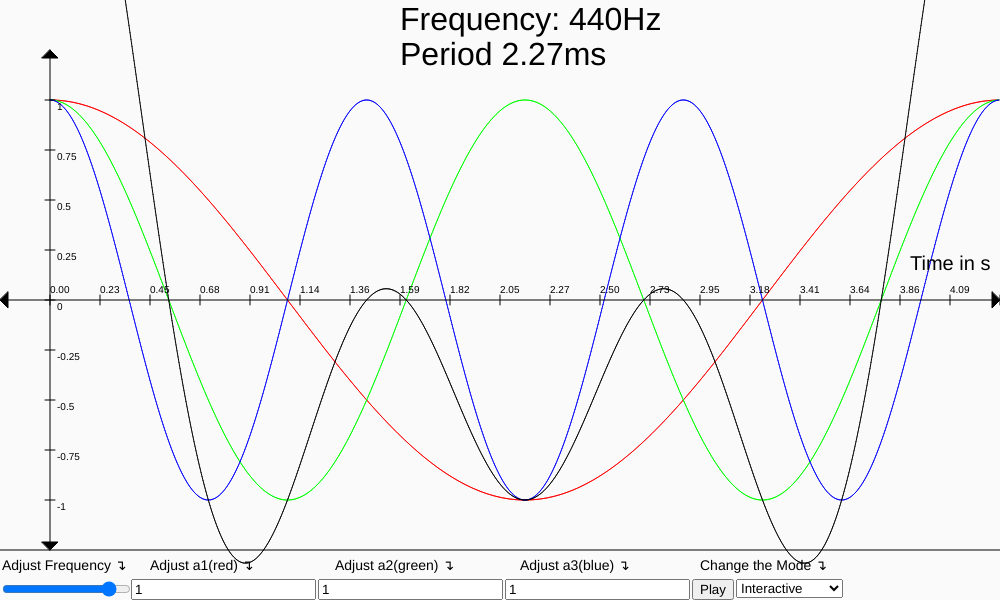
Frame 1 (no input)
Frame 60 (no input): identical to frame 1, image omitted
Frame 120 (the mouse pressed at the canvas centre since frame 60): identical to frame 1, image omitted

The p5.js sketch that drew this single still picture (run headless with seeded random() and noise() and a simulated clock; from frame 60 on, the mouse is pressed at the canvas centre):

// p5.js sketch
// ── sketch.js
var event_select;
var inputa1;
var inputa2;
var inputa3;
var playbutton;
var frequency_slider;
var real = new Float32Array(2048);
var imag = new Float32Array(2048);
let red_value;
let green_value;
let blue_value;
var max_amp = 1;
var min_amp = -1;


function setup() {
  red_value = color(255, 0, 0);
  green_value = color(0, 255, 0);
  blue_value = color(0, 0, 255);

  real[0] = 1;
  real[1] = 1;
  real[2] = 1;

  var cnv = createCanvas(1000, 600);
  var x = (windowWidth - width) / 2;
  var y = (windowHeight - height) / 2;
  cnv.position(x, y);

  frequency_slider = createSlider(0, 500, 440);
  frequency_slider.position(x, y + height - frequency_slider.height - 5);

  inputa1 = createInput();
  inputa1.value(1);
  inputa1.position(frequency_slider.x + frequency_slider.width + 2, frequency_slider.y);

  inputa2 = createInput();
  inputa2.value(1);
  inputa2.position(inputa1.x + inputa1.width + 2, frequency_slider.y);

  inputa3 = createInput();
  inputa3.value(1);
  inputa3.position(inputa2.x + inputa2.width + 2, frequency_slider.y);

  playbutton = createButton('Play');
  playbutton.position(inputa3.x + inputa3.width + 2, frequency_slider.y);
  playbutton.mousePressed(playFourierSynth);

  event_select = createSelect();
  event_select.position(playbutton.x + playbutton.width + 2, frequency_slider.y);
  event_select.option("Interactive");
  event_select.option("Piano");
  event_select.option("Trombone");
  event_select.option("Organ");
  event_select.option("Saw");
  event_select.option("Triangle");
  event_select.option("Bass");
  // event_select.option("Noise");
  event_select.option("Square");
  event_select.option("ChorusStrings");
  event_select.option("Brass");
  event_select.option("Wurlitzer");
  event_select.option("Pulse");


  event_select.changed(change_mode);
}

function draw() {
  background(250);
  line(0, height - 50, width, height - 50);
  textSize(32);
  fre = frequency_slider.value();
  frequency_text = "Frequency: " + str(fre) + "Hz";
  period_text = "Period " + str(((1/fre) * 1000).toFixed(2)) + "ms";
  text(frequency_text, width/2 - 100, 30);
  text(period_text, width/2 - 100, 65);
  textSize(14);
  text("Adjust Frequency ↴", 2, height - 30);
  text("Adjust a1(red) ↴", 150, height - 30);
  text("Adjust a2(green) ↴", 150 + inputa1.width, height - 30);
  text("Adjust a3(blue) ↴", 150 + inputa1.width * 2, height - 30);
  text("Change the Mode ↴", 700, height - 30);


  if (inputa1.value() && inputa2.value() && inputa3.value()) {
    draw_data(event_select.value());
  }

  draw_grid(event_select.value());
}

function playFourierSynth() {
  var ac = new AudioContext();
  var osc = ac.createOscillator();

  real[0] = inputa1.value();
  imag[0] = 0;
  real[1] = inputa2.value();
  imag[1] = 0;
  real[2] = inputa3.value();
  imag[2] = 0;

  var wave = ac.createPeriodicWave(real, imag, {disableNormalization: true});

  osc.setPeriodicWave(wave);
  osc.frequency.value = frequency_slider.value();
  osc.connect(ac.destination);
  osc.start();
  osc.stop(0.5);
}

function playFourierSynthInstrument(inst) {
  var ac = new AudioContext();
  var osc = ac.createOscillator();

  const Instrument = inst;
  real = Instrument.real;
  imag = Instrument.imag;

  inputa1.value(real[0]);
  inputa2.value(real[1]);
  inputa3.value(real[2]);


  var wave = ac.createPeriodicWave(real, imag, {disableNormalization: true});

  osc.setPeriodicWave(wave);
  osc.frequency.value = frequency_slider.value();
  osc.connect(ac.destination);
  osc.start();
  osc.stop(0.5);
}

function change_mode() {
  if (event_select.value() == "Interactive") {
    playbutton.mousePressed(playFourierSynth);
    inputa1.value(1);
    inputa2.value(1);
    inputa3.value(1);
  } else {
    if (event_select.value() == "Organ") {
      playbutton.mousePressed(function() { playFourierSynthInstrument(Organ);});
    } else if (event_select.value() == "Trombone") {
      playbutton.mousePressed(function() { playFourierSynthInstrument(Trombone);});
    } else if (event_select.value() == "Brass") {
      playbutton.mousePressed(function() { playFourierSynthInstrument(Brass);});
    } else if (event_select.value() == "Piano") {
      playbutton.mousePressed(function() { playFourierSynthInstrument(Piano);});
    } else if (event_select.value() == "Saw") {
      playbutton.mousePressed(function() { playFourierSynthInstrument(Saw);});
    } else if (event_select.value() == "Square") {
      playbutton.mousePressed(function() { playFourierSynthInstrument(Square);});
    } else if (event_select.value() == "Triangle") {
      playbutton.mousePressed(function() { playFourierSynthInstrument(Triangle);});
    } else if (event_select.value() == "ChorusStrings") {
      playbutton.mousePressed(function() { playFourierSynthInstrument(ChorusStrings);});
    } else if (event_select.value() == "Bass") {
      playbutton.mousePressed(function() { playFourierSynthInstrument(Bass);});
    } else if (event_select.value() == "Noise") {
      playbutton.mousePressed(function() { playFourierSynthInstrument(Noise);});
    } else if (event_select.value() == "Pulse") {
      playbutton.mousePressed(function() { playFourierSynthInstrument(Pulse);});
    } else if (event_select.value() == "Wurlitzer") {
      playbutton.mousePressed(function() { playFourierSynthInstrument(Wurlitzer);});
    }
  }
}

function draw_grid(mode) {
  freq = frequency_slider.value();
  period = 1/freq;
  //x-axis
  line(0, height/2, width, height/2);
  //y-axis
  line(50, 50, 50, height - 50);
  push();
  translate(0, height/2);
  fill(0);
  triangle(0, 0, 8, 8, 8, -8);
  pop();

  push();
  translate(width, height/2);
  fill(0);
  triangle(-8, -8, -8, 8, 0, 0);
  pop();

  push();
  translate(50, 50);
  fill(0);
  triangle(0, 0, 8, 8, -8, 8);
  pop();

  push();
  translate(50, height - 50);
  fill(0);
  triangle(0, 0, 8, -8, -8, -8);
  pop();

  //draw axis labels and lines

  //x axis influenced by the frequency
  var xlabel = "Time in s"
  textSize(20);
  text(xlabel, width - 90, height/2 - 30);
  for (var i = 0; i < width; i += 50) {
    push();
    translate(i + 50, height/2);
    line(0, -5, 0, 5);
    textSize(10);
    text((((period/10) * i/50) * 1000).toFixed(2), 0, -7)
    pop();
  }

  //y axis influenced by amplitude
  //get highest coefficient
  if (mode == "Interactive") {
    var amp = highest();
    for (var i = 0; i < height - 150; i += 50) {
      push();
      translate(50, 100 + i);
      line(-5, 0, 5, 0);
      textSize(10);
      text(str(amp - ((i/50) * amp/4)), 7, 10);
      pop();
    }
  } else {
    var stepsize = ((abs(max_amp) - abs(min_amp))/8) * 1000
    for (var i = 0; i < height - 150; i += 50) {
      push();
      translate(50, 100 + i);
      line(-5, 0, 5, 0);
      textSize(10);
      text(str(max_amp * 1000 - stepsize * (i/50)), 7, 10);
      pop();
    }
  }
  //var y_label = ""
}

function draw_data(mode) {
  var omega = TWO_PI * frequency_slider.value();

  if (mode == "Interactive") {
    var a1 = inputa1.value();
    var a2 = inputa2.value();
    var a3 = inputa3.value();

    var amp = highest();

    //draw the first three cosine terms
    var cosine1 = draw_cosine(a1, 1 * omega, omega, amp, red_value);
    var cosine2 = draw_cosine(a2, 2 * omega, omega, amp, green_value);
    var cosine3 = draw_cosine(a3, 3 * omega, omega, amp, blue_value);

    draw_added_cosine3(cosine1, cosine2, cosine3);
  } else {
    draw_wave2048(omega);
  }
}

function highest() {
  var max = - Infinity;
  var maxes = new Float32Array(3);
  maxes[0] = inputa1.value();
  maxes[1] = inputa2.value();
  maxes[2] = inputa3.value();
  for(var i = 0; i < maxes.length; i++) {
    if(maxes[i] > max) {
      max = maxes[i];
    }
  }
  return max;
}

function draw_cosine(coeff, om, main_om, main_amp, color) {
  var old_x = 0;
  var old_y = map((coeff * cos(0)), -coeff, coeff, (height/2 - 100) * coeff/main_amp, (-height/2 + 100) * coeff/main_amp);
  var x_map;
  var y;
  var y_map;
  var point_list = [];
  push();
  stroke(color);
  translate(50, height/2);
  //noFill();
  for (var x = 0; x < width - 50; x++) {
    x_map = map(x, 0, width - 50, 0, TWO_PI/main_om);
    y = coeff * cos(om * x_map);
    y_map = map(y, -coeff, coeff, (height/2 - 100) * coeff/main_amp, (-height/2 + 100) * coeff/main_amp);
    line(old_x, old_y, x, y_map);
    old_x = x;
    old_y = y_map;
    point_list.push(y_map);
  }
  pop();
  return point_list;
}

function draw_added_cosine3(list1, list2, list3) {
  push();
  translate(50, height/2);
  var old_x = 0;
  var old_y = list1[0] + list2[0] + list3[0];
  var y;
  for (var x = 0; x < list1.length; x++) {
    y = list1[x] + list2[x] + list3[x];
    line(old_x, old_y, x, y);
    old_x = x;
    old_y = y;
  }
  pop();
}

function draw_wave2048(om) {
  var pointlist = [];
  push();
  translate(50, height/2);
  //get the instrument
  // why does this not work : var inst = window[event_select.value()]; make this global variable
  if (event_select.value() == "Organ") {
    var inst = Organ;
  } else if (event_select.value() == "Trombone") {
    var inst = Trombone;
  } else if (event_select.value() == "Brass") {
    var inst = Brass;
  } else if (event_select.value() == "Piano") {
    var inst = Piano;
  } else if (event_select.value() == "Saw") {
    var inst = Saw;
  } else if (event_select.value() == "Square") {
    var inst = Square;
  } else if (event_select.value() == "Triangle") {
    var inst = Triangle;
  } else if (event_select.value() == "ChorusStrings") {
    var inst = ChorusStrings;
  } else if (event_select.value() == "Bass") {
    var inst = Bass;
  } else if (event_select.value() == "Noise") {
    var inst = Noise;
  } else if (event_select.value() == "Pulse") {
    var inst = Pulse;
  } else if (event_select.value() == "Wurlitzer") {
    var inst = Wurlitzer;
  }
  //calculate the points
  for (var x = 0; x < width - 50; x++) {
    var y = 0;
    x_map = map(x, 0, width - 50, 0, TWO_PI/om);
    for (var i = 0; i < 300; i++) {
      y += inst.real[i] * cos(i * om * x_map) - inst.imag[i] * sin(i * om * x_map);
    }
    pointlist.push(y);
    //console.log(x, y);
  }
  //draw the line
  max_amp = Math.max.apply(Math, pointlist);
  min_amp = Math.min.apply(Math, pointlist);
  for (var i = 0; i < pointlist.length - 1; i++) {
    y1_map = map(pointlist[i], min_amp, max_amp, height/2 - 100, -height/2 + 100);
    y2_map = map(pointlist[i + 1], min_amp, max_amp, height/2 - 100, -height/2 + 100);
    line(i, y1_map, i + 1, y2_map);
    //point(i, y1_map);
  }
  pop();
  //noLoop();
}

function maximum(list) {
  var max = - Infinity;
  for(var i = 0; i < list.length; i++) {
    if(list[i] > max) {
      max = list[i];
    }
  }
  return max;
}

function minimum(list) {
  var max = Infinity;
  for(var i = 0; i < list.length; i++) {
    if(list[i] < min) {
      min = list[i];
    }
  }
  return min;
}

// ── instruments.js
const Bass = {"real":[0,-0.000001,-0.085652,0.034718,-0.036957,0.014576,-0.005792,0.003677,-0.002998,0.001556,-0.000486,0.0015,-0.000809,0.000955,-0.000169,0.000636,-0.000682,0.000663,-0.000166,0.000509,-0.00042,0.000194,-0.000025,0.000267,-0.000299,0.000226,-0.000038,0.000163,-0.000273,0.000141,-0.000047,0.000109,-0.000162,0.000088,-0.000035,0.000115,-0.000157,0.000079,-0.000035,0.000099,-0.000064,0.000104,-0.00002,0.000056,-0.0001,0.000053,-0.000039,0.000065,-0.000082,0.000065,-0.000051,0.000054,-0.00006,0.000035,-0.000011,0.000047,-0.000049,0.000033,-0.00002,0.000037,-0.000041,0.000056,-0.000004,0.000025,-0.000048,0.000022,-0.000008,0.000015,-0.000052,0.000013,-0.000011,0.000017,-0.000029,0.000023,-0.000003,0.000017,-0.000031,0.000027,-0.000008,0.000016,-0.000033,0.000025,-0.000013,0.00002,-0.000021,0.000022,-0.000004,0.000019,-0.000024,0.00001,-0.000006,0.000009,-0.000019,0.000018,-0.000006,0.000015,-0.000018,0.000013,-0.000009,0.000017,-0.000022,0.000013,-0.000001,0.000014,-0.000013,0.000013,-0.000006,0.000012,-0.000015,0.000013,-0.000001,0.000014,-0.000012,0.000012,-0.000003,0.000011,-0.000014,0.000009,-0.000004,0.000009,-0.000011,0.000005,-0.000001,0.000008,-0.00001,0.000009,-0.000003,0.000009,-0.000012,0.000007,-0.000002,0.000007,-0.000008,0.000007,-0.000003,0.000008,-0.000009,0.000007,-0.000003,0.000007,-0.000008,0.000006,-0.000003,0.000005,-0.000009,0.000006,-0.000001,0.000005,-0.000007,0.000005,-0.000001,0.000005,-0.000008,0.000004,-0.000001,0.000005,-0.000006,0.000005,-0.000001,0.000006,-0.000007,0.000003,-0.000002,0.000004,-0.000006,0.000004,-0.000002,0.000004,-0.000005,0.000004,-0.000002,0.000004,-0.000006,0.000003,-0.000001,0.000005,-0.000005,0.000004,-0.000002,0.000004,-0.000004,0.000003,-0.000001,0.000004,-0.000005,0.000003,-0.000001,0.000004,-0.000004,0.000003,-0.000002,0.000003,-0.000004,0.000003,-0.000002,0.000003,-0.000004,0.000003,-0.000001,0.000003,-0.000004,0.000002,-0.000002,0.000003,-0.000003,0.000002,-0.000001,0.000003,-0.000003,0.000002,-0.000001,0.000002,-0.000003,0.000002,-0.000002,0.000002,-0.000003,0.000002,-0.000002,0.000002,-0.000002,0.000002,-0.000002,0.000002,-0.000002,0.000002,-0.000002,0.000002,-0.000002,0.000002,-0.000002,0.000002,-0.000002,0.000002,-0.000002,0.000002,-0.000001,0.000002,-0.000002,0.000002,-0.000001,0.000002,-0.000003,0.000002,0,0.000002,-0.000004,0.000003,-0.000001,0.000003,-0.000005,0.000005,-0.000003,0.000004,-0.000007,0.000007,-0.000006,0.000006,-0.000008,0.000009,-0.000008,0.000007,-0.000009,0.00001,-0.000009,0.000007,-0.000008,0.000009,-0.000009,0.000007,-0.000007,0.000008,-0.000008,0.000006,-0.000005,0.000006,-0.000007,0.000005,-0.000003,0.000005,-0.000005,0.000004,-0.000002,0.000004,-0.000004,0.000003,-0.000002,0.000003,-0.000004,0.000003,-0.000002,0.000003,-0.000004,0.000003,-0.000001,0.000003,-0.000003,0.000002,-0.000001,0.000003,-0.000003,0.000002,-0.000001,0.000003,-0.000003,0.000002,-0.000001,0.000002,-0.000003,0.000002,-0.000001,0.000002,-0.000003,0.000002,-0.000001,0.000002,-0.000003,0.000002,-0.000001,0.000002,-0.000003,0.000002,-0.000001,0.000002,-0.000003,0.000002,-0.000001,0.000002,-0.000002,0.000002,-0.000001,0.000002,-0.000002,0.000002,-0.000001,0.000002,-0.000002,0.000002,-0.000001,0.000002,-0.000002,0.000001,-0.000001,0.000002,-0.000002,0.000001,-0.000001,0.000002,-0.000002,0.000001,0,0.000002,-0.000002,0.000001,0,0.000002,-0.000002,0.000001,0,0.000001,-0.000002,0.000001,0,0.000001,-0.000002,0.000001,0,0.000001,-0.000002,0.000001,0,0.000001,-0.000002,0.000001,0,0.000001,-0.000002,0.000001,0,0.000001,-0.000002,0.000001,0,0.000001,-0.000002,0.000001,0,0.000001,-0.000002,0.000001,0,0.000001,-0.000002,0.000001,0,0.000001,-0.000002,0.000001,0,0.000001,-0.000001,0.000001,0,0.000001,-0.000001,0.000001,0,0.000001,-0.000001,0.000001,0,0.000001,-0.000001,0.000001,0,0.000001,-0.000001,0.000001,0,0.000001,-0.000001,0.000001,0,0.000001,-0.000001,0.000001,0,0.000001,-0.000001,0.000001,0,0.000001,-0.000001,0.000001,0,0.000001,-0.000001,0.000001,0,0.000001,-0.000001,0.000001,0,0.000001,-0.000001,0.000001,0,0.000001,-0.000001,0.000001,0,0.000001,-0.000001,0.000001,0,0.000001,-0.000001,0.000001,0,0.000001,-0.000001,0.000001,0,0.000001,-0.000001,0.000001,0,0.000001,-0.000001,0.000001,0,0.000001,-0.000001,0.000001,0,0.000001,-0.000001,0.000001,0,0.000001,-0.000001,0.000001,0,0.000001,-0.000001,0.000001,0,0.000001,-0.000001,0.000001,0,0.000001,-0.000001,0.000001,0,0.000001,-0.000001,0.000001,0,0.000001,-0.000001,0.000001,0,0.000001,-0.000001,0.000001,0,0.000001,-0.000001,0.000001,0,0.000001,-0.000001,0.000001,0,0.000001,-0.000001,0.000001,0,0.000001,-0.000001,0.000001,0,0.000001,-0.000001,0.000001,0,0.000001,-0.000001,0.000001,0,0.000001,-0.000001,0.000001,0,0.000001,-0.000001,0.000001,0,0.000001,-0.000001,0.000001,0,0.000001,-0.000001,0.000001,0,0.000001,-0.000001,0.000001,0,0.000001,-0.000001,0,0,0.000001,-0.000001,0,0,0.000001,-0.000001,0,0,0.000001,-0.000001,0,0,0,-0.000001,0,0,0,-0.000001,0,0,0,-0.000001,0,0,0,-0.000001,0,0,0,-0.000001,0,0,0,-0.000001,0,0,0,-0.000001,0,0,0,-0.000001,0,0,0,-0.000001,0,0,0,-0.000001,0,0,0,-0.000001,0,0,0,-0.000001,0,0,0,-0.000001,0,0,0,-0.000001,0,0,0,-0.000001,0,0,0,-0.000001,0,0,0,-0.000001,0,0,0,-0.000001,0,0,0,0,0,0,0,0,0,0,0,0,0,0,0,0,0,0,0,0,0,0,0,0,0,0,0,0,0,0,0,0,0,0,0,0,0,0,0,0,0,0,0,0,0,0,0,0,0,0,0,0,0,0,0,0,0,0,0,0,0,0,0,0,0,0,0,0,0,0,0,0,0,0,0,0,0,0,0,0,0,0,0,0,0,0,0,0,0,0,0,0,0,0,0,0,0,0,0,0,0,0,0,0,0,0,0,0,0,0,0,0,0,0,0,0,0,0,0,0,0,0,0,0,0,0,0,0,0,0,0,0,0,0,0,0,0,0,0,0,0,0,0,0,0,0,0,0,0,0,0,0,0,0,0,0,0,0,0,0,0,0,0,0,0,0,0,0,0,0,0,0,0,0,0,0,0,0,0,0,0,0,0,0,0,0,0,0,0,0,0,0,0,0,0,0,0,0,0,0,0,0,0,0,0,0,0,0,0,0,0,0,0,0,0,0,0,0,0,0,0,0,0,0,0,0,0,0,0,0,0,0,0,0,0,0,0,0,0,0,0,0,0,0,0,0,0,0,0,0,0,0,0,0,0,0,0,0,0,0,0,0,0,0,0,0,0,0,0,0,0,0,0,0,0,0,0,0,0,0,0,0,0,0,0,0,0,0,0,0,0,0,0,0,0,0,0,0,0,0,0,0,0,0,0,0,0,0,0,0,0,0,0,0,0,0,0,0,0,0,0,0,0,0,0,0,0,0,0,0,0,0,0,0,0,0,0,0,0,0,0,0,0,0,0,0,0,0,0,0,0,0,0,0,0,0,0,0,0,0,0,0,0,0,0,0,0,0,0,0,0,0,0,0,0,0,0,0,0,0,0,0,0,0,0,0,0,0,0,0,0,0,0,0,0,0,0,0,0,0,0,0,0,0,0,0,0,0,0,0,0,0,0,0,0,0,0,0,0,0,0,0,0,0,0,0,0,0,0,0,0,0,0,0,0,0,0,0,0,0,0,0,0,0,0,0,0,0,0,0,0,0,0,0,0,0,0,0,0,0,0,0,0,0,0,0,0,0,0,0,0,0,0,0,0,0,0,0,0,0,0,0,0,0,0,0,0,0,0,0,0,0,0,0,0,0,0,0,0,0,0,0,0,0,0,0,0,0,0,0,0,0,0,0,0,0,0,0,0,0,0,0,0,0,0,0,0,0,0,0,0,0,0,0,0,0,0,0,0,0,0,0,0,0,0,0,0,0,0,0,0,0,0,0,0,0,0,0,0,0,0,0,0,0,0,0,0,0,0,0,0,0,0,0,0,0,0,0,0,0,0,0,0,0,0,0,0,0,0,0,0,0,0,0,0,0,0,0,0,0,0,0,0,0,0,0,0,0,0,0,0,0,0,0,0,0,0,0,0,0,0,0,0,0,0,0,0,0,0,0,0,0,0,0,0,0,0,0,0,0,0,0,0,0,0,0,0,0,0,0,0,0,0,0,0,0,0,0,0,0,0,0,0,0,0,0,0,0,0,0,0,0,0,0,0,0,0,0,0,0,0,0,0,0,0,0,0,0,0,0,0,0,0,0,0,0,0,0,0,0,0,0,0,0,0,0,0,0,0,0,0,0,0,0,0,0,0,0,0,0,0,0,0,0,0,0,0,0,0,0,0,0,0,0,0,0,0,0,0,0,0,0,0,0,0,0,0,0,0,0,0,0,0,0,0,0,0,0,0,0,0,0,0,0,0,0,0,0,0,0,0,0,0,0,0,0,0,0,0,0,0,0,0,0,0,0,0,0,0,0,0,0,0,0,0,0,0,0,0,0,0,0,0,0,0,0,0,0,0,0,0,0,0,0,0,0,0,0,0,0,0,0,0,0,0,0,0,0,0,0,0,0,0,0,0,0,0,0,0,0,0,0,0,0,0,0,0,0,0,0,0,0,0,0,0,0,0,0,0,0,0,0,0,0,0,0,0,0,0,0,0,0,0,0,0,0,0,0,0,0,0,0,0,0,0,0,0,0,0,0,0,0,0,0,0,0,0,0,0,0,0,0,0,0,0,0,0,0,0,0,0,0,0,0,0,0,0,0,0,0,0,0,0,0,0,0,0,0,0,0,0,0,0,0,0,0,0,0,0,0,0,0,0,0,0,0,0,0,0,0,0,0,0,0,0,0,0,0,0,0,0,0,0,0,0,0,0,0,0,0,0,0,0,0,0,0,0,0,0,0,0,0,0,0,0,0,0,0,0,0,0,0,0,0,0,0,0,0,0,0,0,0,0,0,0,0,0,0,0,0,0,0,0,0,0,0,0,0,0,0,0,0,0,0,0,0,0,0,0,0,0,0,0,0,0,0,0,0,0,0,0,0,0,0,0,0,0,0,0,0,0,0,0,0,0,0,0,0,0,0,0,0,0,0,0,0,0,0,0,0,0,0,0,0,0,0,0,0,0,0,0,0,0,0,0,0,0,0,0,0,0,0,0,0,0,0,0,0,0,0,0,0,0,0,0,0,0,0,0,0,0,0,0,0,0,0,0,0,0,0,0,0,0,0,0,0,0,0,0,0,0,0,0,0,0,0,0,0,0,0,0,0,0,0,0,0,0,0,0,0,0,0,0,0,0,0,0,0,0,0,0,0,0,0,0,0,0,0,0,0,0,0,0,0,0,0,0,0,0,0,0,0,0,0,0,0,0,0,0,0,0,0,0,0,0,0,0,0,0,0,0,0,0,0,0,0,0,0,0,0,0,0,0,0,0,0,0,0,0,0,0,0,0,0,0,0,0,0,0,0,0,0,0,0,0,0,0,0,0,0,0,0,0,0,0,0,0,0,0,0,0,0,0,0,0,0,0,0,0,0,0,0,0,0,0,0,0,0,0,0,0,0,0,0,0,0,0,0,0,0,0,0,0,0,0,0,0,0,0,0,0,0,0,0,0,0,0,0,0,0,0,0,0,0,0,0,0,0,0,0,0,0,0,0,0,0,0,0,0,0,0,0,0,0,0,0,0,0,0,0,0,0,0,0,0,0,0,0,0,0,0,0,0,0,0,0,0,0,0,0,0,0,0,0,0,0,0,0,0,0,0,0,0,0,0,0,0,0,0,0,0,0,0,0,0,0,0,0,0,0,0,0,0,0,0,0,0,0,0,0,0,0,0,0,0,0,0,0,0,0,0,0,0,0,0,0,0,0,0,0,0],"imag":[0,0.5,-0.000001,0,-0.000001,0.000001,0,0,0,0,0,0,0,0,0,0,0,0,0,0,0,0,0,0,0,0,0,0,0,0,0,0,0,0,0,0,0,0,0,0,0,0,0,0,0,0,0,0,0,0,0,0,0,0,0,0,0,0,0,0,0,0,0,0,0,0,0,0,0,0,0,0,0,0,0,0,0,0,0,0,0,0,0,0,0,0,0,0,0,0,0,0,0,0,0,0,0,0,0,0,0,0,0,0,0,0,0,0,0,0,0,0,0,0,0,0,0,0,0,0,0,0,0,0,0,0,0,0,0,0,0,0,0,0,0,0,0,0,0,0,0,0,0,0,0,0,0,0,0,0,0,0,0,0,0,0,0,0,0,0,0,0,0,0,0,0,0,0,0,0,0,0,0,0,0,0,0,0,0,0,0,0,0,0,0,0,0,0,0,0,0,0,0,0,0,0,0,0,0,0,0,0,0,0,0,0,0,0,0,0,0,0,0,0,0,0,0,0,0,0,0,0,0,0,0,0,0,0,0,0,0,0,0,0,0,0,0,0,0,0,0,0,0,0,0,0,0,0,0,0,0,0,0,0,-0.000001,0.000001,-0.000001,0.000001,-0.000001,0.000001,-0.000001,0.000001,-0.000001,0.000001,-0.000001,0.000001,-0.000001,0.000001,-0.000001,0.000001,-0.000001,0.000001,-0.000001,0.000001,-0.000001,0.000001,-0.000001,0.000001,0,0.000001,-0.000001,0,0,0,-0.000001,0,0,0,-0.000001,0,0,0,0,0,0,0,0,0,0,0,0,0,0,0,0,0,0,0,0,0,0,0,0,0,0,0,0,0,0,0,0,0,0,0,0,0,0,0,0,0,0,0,0,0,0,0,0,0,0,0,0,0,0,0,0,0,0,0,0,0,0,0,0,0,0,0,0,0,0,0,0,0,0,0,0,0,0,0,0,0,0,0,0,0,0,0,0,0,0,0,0,0,0,0,0,0,0,0,0,0,0,0,0,0,0,0,0,0,0,0,0,0,0,0,0,0,0,0,0,0,0,0,0,0,0,0,0,0,0,0,0,0,0,0,0,0,0,0,0,0,0,0,0,0,0,0,0,0,0,0,0,0,0,0,0,0,0,0,0,0,0,0,0,0,0,0,0,0,0,0,0,0,0,0,0,0,0,0,0,0,0,0,0,0,0,0,0,0,0,0,0,0,0,0,0,0,0,0,0,0,0,0,0,0,0,0,0,0,0,0,0,0,0,0,0,0,0,0,0,0,0,0,0,0,0,0,0,0,0,0,0,0,0,0,0,0,0,0,0,0,0,0,0,0,0,0,0,0,0,0,0,0,0,0,0,0,0,0,0,0,0,0,0,0,0,0,0,0,0,0,0,0,0,0,0,0,0,0,0,0,0,0,0,0,0,0,0,0,0,0,0,0,0,0,0,0,0,0,0,0,0,0,0,0,0,0,0,0,0,0,0,0,0,0,0,0,0,0,0,0,0,0,0,0,0,0,0,0,0,0,0,0,0,0,0,0,0,0,0,0,0,0,0,0,0,0,0,0,0,0,0,0,0,0,0,0,0,0,0,0,0,0,0,0,0,0,0,0,0,0,0,0,0,0,0,0,0,0,0,0,0,0,0,0,0,0,0,0,0,0,0,0,0,0,0,0,0,0,0,0,0,0,0,0,0,0,0,0,0,0,0,0,0,0,0,0,0,0,0,0,0,0,0,0,0,0,0,0,0,0,0,0,0,0,0,0,0,0,0,0,0,0,0,0,0,0,0,0,0,0,0,0,0,0,0,0,0,0,0,0,0,0,0,0,0,0,0,0,0,0,0,0,0,0,0,0,0,0,0,0,0,0,0,0,0,0,0,0,0,0,0,0,0,0,0,0,0,0,0,0,0,0,0,0,0,0,0,0,0,0,0,0,0,0,0,0,0,0,0,0,0,0,0,0,0,0,0,0,0,0,0,0,0,0,0,0,0,0,0,0,0,0,0,0,0,0,0,0,0,0,0,0,0,0,0,0,0,0,0,0,0,0,0,0,0,0,0,0,0,0,0,0,0,0,0,0,0,0,0,0,0,0,0,0,0,0,0,0,0,0,0,0,0,0,0,0,0,0,0,0,0,0,0,0,0,0,0,0,0,0,0,0,0,0,0,0,0,0,0,0,0,0,0,0,0,0,0,0,0,0,0,0,0,0,0,0,0,0,0,0,0,0,0,0,0,0,0,0,0,0,0,0,0,0,0,0,0,0,0,0,0,0,0,0,0,0,0,0,0,0,0,0,0,0,0,0,0,0,0,0,0,0,0,0,0,0,0,0,0,0,0,0,0,0,0,0,0,0,0,0,0,0,0,0,0,0,0,0,0,0,0,0,0,0,0,0,0,0,0,0,0,0,0,0,0,0,0,0,0,0,0,0,0,0,0,0,0,0,0,0,0,0,0,0,0,0,0,0,0,0,0,0,0,0,0,0,0,0,0,0,0,0,0,0,0,0,0,0,0,0,0,0,0,0,0,0,0,0,0,0,0,0,0,0,0,0,0,0,0,0,0,0,0,0,0,0,0,0,0,0,0,0,0,0,0,0,0,0,0,0,0,0,0,0,0,0,0,0,0,0,0,0,0,0,0,0,0,0,0,0,0,0,0,0,0,0,0,0,0,0,0,0,0,0,0,0,0,0,0,0,0,0,0,0,0,0,0,0,0,0,0,0,0,0,0,0,0,0,0,0,0,0,0,0,0,0,0,0,0,0,0,0,0,0,0,0,0,0,0,0,0,0,0,0,0,0,0,0,0,0,0,0,0,0,0,0,0,0,0,0,0,0,0,0,0,0,0,0,0,0,0,0,0,0,0,0,0,0,0,0,0,0,0,0,0,0,0,0,0,0,0,0,0,0,0,0,0,0,0,0,0,0,0,0,0,0,0,0,0,0,0,0,0,0,0,0,0,0,0,0,0,0,0,0,0,0,0,0,0,0,0,0,0,0,0,0,0,0,0,0,0,0,0,0,0,0,0,0,0,0,0,0,0,0,0,0,0,0,0,0,0,0,0,0,0,0,0,0,0,0,0,0,0,0,0,0,0,0,0,0,0,0,0,0,0,0,0,0,0,0,0,0,0,0,0,0,0,0,0,0,0,0,0,0,0,0,0,0,0,0,0,0,0,0,0,0,0,0,0,0,0,0,0,0,0,0,0,0,0,0,0,0,0,0,0,0,0,0,0,0,0,0,0,0,0,0,0,0,0,0,0,0,0,0,0,0,0,0,0,0,0,0,0,0,0,0,0,0,0,0,0,0,0,0,0,0,0,0,0,0,0,0,0,0,0,0,0,0,0,0,0,0,0,0,0,0,0,0,0,0,0,0,0,0,0,0,0,0,0,0,0,0,0,0,0,0,0,0,0,0,0,0,0,0,0,0,0,0,0,0,0,0,0,0,0,0,0,0,0,0,0,0,0,0,0,0,0,0,0,0,0,0,0,0,0,0,0,0,0,0,0,0,0,0,0,0,0,0,0,0,0,0,0,0,0,0,0,0,0,0,0,0,0,0,0,0,0,0,0,0,0,0,0,0,0,0,0,0,0,0,0,0,0,0,0,0,0,0,0,0,0,0,0,0,0,0,0,0,0,0,0,0,0,0,0,0,0,0,0,0,0,0,0,0,0,0,0,0,0,0,0,0,0,0,0,0,0,0,0,0,0,0,0,0,0,0,0,0,0,0,0,0,0,0,0,0,0,0,0,0,0,0,0,0,0,0,0,0,0,0,0,0,0,0,0,0,0,0,0,0,0,0,0,0,0,0,0,0,0,0,0,0,0,0,0,0,0,0,0,0,0,0,0,0,0,0,0,0,0,0,0,0,0,0,0,0,0,0,0,0,0,0,0,0,0,0,0,0,0,0,0,0,0,0,0,0,0,0,0,0,0,0,0,0,0,0,0,0,0,0,0,0,0,0,0,0,0,0,0,0,0,0,0,0,0,0,0,0,0,0,0,0,0,0,0,0,0,0,0,0,0,0,0,0,0,0,0,0,0,0,0,0,0,0,0,0,0,0,0,0,0,0,0,0,0,0,0,0,0,0,0,0,0,0,0,0,0,0,0,0,0,0,0,0,0,0,0,0,0,0,0,0,0,0,0,0,0,0,0,0,0,0,0,0,0,0,0,0,0,0,0,0,0,0,0,0,0,0,0,0,0,0,0,0,0,0,0,0,0,0,0,0,0,0,0,0,0,0,0,0,0,0,0,0,0,0,0,0,0,0,0,0,0,0,0,0,0,0,0,0,0,0,0,0,0,0,0,0,0,0,0,0,0,0,0,0,0,0,0,0,0,0,0,0,0,0,0,0,0,0,0,0,0,0,0,0,0,0,0,0,0,0,0,0,0,0,0,0,0,0,0,0,0,0,0,0,0,0,0,0,0,0,0,0,0,0,0,0,0,0,0,0,0,0,0,0,0,0,0,0,0,0,0,0,0,0,0,0,0,0,0,0,0,0,0,0,0,0,0,0,0,0,0,0,0,0,0,0,0,0,0,0,0,0,0,0,0,0,0,0,0,0,0,0,0,0,0,0,0,0,0,0,0,0,0,0,0,0,0,0,0,0,0,0,0,0,0,0,0,0,0,0,0,0,0,0,0,0,0,0,0,0,0,0,0,0,0,0,0,0,0,0,0,0,0,0,0,0,0,0,0,0,0,0,0,0,0,0,0,0,0,0,0,0,0,0,0,0]}

const Organ = {"real":[0,0,-0.042008,0.010474,-0.138038,0.002641,-0.001673,0.001039,-0.021054,0.000651,-0.000422,0.000334,-0.000236,0.000191,-0.000161,0.000145,-0.018478,0.000071,-0.000066,0.000047,-0.000044,0.000041,-0.000034,0.000031,-0.00003,0.000028,-0.000025,0.000024,-0.000022,0.00002,-0.000015,0.000013,-0.01157,0.000004,-0.000003,0.000003,-0.000003,0.000003,-0.000003,0.000002,-0.000002,0.000002,-0.000002,0.000002,-0.000002,0.000002,-0.000002,0.000002,-0.000001,0.000001,-0.000001,0.000001,0,0,0,0,0,0,0,0,0,0,0,0,-0.000898,0.000001,-0.000001,0.000001,-0.000001,0.000001,-0.000001,0.000001,-0.000001,0.000001,-0.000001,0.000001,-0.000001,0.000001,-0.000001,0,0,0,0,0,0,0,0,0,0,0,0,0,0,0,0,0,0,0,0,0,0,0,0,0,0,0,0,0,0,0,0,0,0,0,0,0,0,0,0,0,0,0,0,0,0,0,0,0,-0.000245,0,0,0,0,0,0,0,0,0,0,0,0,0,0,0,0,0,0,0,0,0,0,0,0,0,0,0,0,0,0,0,0,0,0,0,0,0,0,0,0,0,0,0,0,0,0,0,0,0,0,0,0,0,0,0,0,0,0,0,0,0,0,0,0,0,0,0,0,0,0,0,0,0,0,0,0,0,0,0,0,0,0,0,0,0,0,0,0,0,0,0,0,0,0,0,0,0,0,0,0,0,0,0,0,0,0,0,0,0,0,0,0,0,0,0,0,0,0,0,0,0,0,0,0,0,0,0,-0.000106,0,0,0,0,0,0,0,0,0,0,0,0,0,0,0,0,0,0,0,0,0,0,0,0,0,0,0,0,0,0,0,0,0,0,0,0,0,0,0,0,0,0,0,0,0,0,0,0,0,0,0,0,0,0,0,0,0,0,0,0,0,0,0,0,0,0,0,0,0,0,0,0,0,0,0,0,0,0,0,0,0,0,0,0,0,0,0,0,0,0,0,0,0,0,0,0,0,0,0,0,0,0,0,0,0,0,0,0,0,0,0,0,0,0,0,0,0,0,0,0,0,0,0,0,0,0,0,0,0,0,0,0,0,0,0,0,0,0,0,0,0,0,0,0,0,0,0,0,0,0,0,0,0,0,0,0,0,0,0,0,0,0,0,0,0,0,0,0,0,0,0,0,0,0,0,0,0,0,0,0,0,0,0,0,0,0,0,0,0,0,0,0,0,0,0,0,0,0,0,0,0,0,0,0,0,0,0,0,0,0,0,0,0,0,0,0,0,0,0,0,0,0,0,0,0,0,0,0,0,0,0,0,0,0,0,0,0,0,0,0,0,0,0,0,0,0,0,0,0,0,0,0,0,0,0,-0.000003,0,0,0,0,0,0,0,0,0,0,0,0,0,0,0,0,0,0,0,0,0,0,0,0,0,0,0,0,0,0,0,0,0,0,0,0,0,0,0,0,0,0,0,0,0,0,0,0,0,0,0,0,0,0,0,0,0,0,0,0,0,0,0,0,0,0,0,0,0,0,0,0,0,0,0,0,0,0,0,0,0,0,0,0,0,0,0,0,0,0,0,0,0,0,0,0,0,0,0,0,0,0,0,0,0,0,0,0,0,0,0,0,0,0,0,0,0,0,0,0,0,0,0,0,0,0,0,0,0,0,0,0,0,0,0,0,0,0,0,0,0,0,0,0,0,0,0,0,0,0,0,0,0,0,0,0,0,0,0,0,0,0,0,0,0,0,0,0,0,0,0,0,0,0,0,0,0,0,0,0,0,0,0,0,0,0,0,0,0,0,0,0,0,0,0,0,0,0,0,0,0,0,0,0,0,0,0,0,0,0,0,0,0,0,0,0,0,0,0,0,0,0,0,0,0,0,0,0,0,0,0,0,0,0,0,0,0,0,0,0,0,0,0,0,0,0,0,0,0,0,0,0,0,0,0,0,0,0,0,0,0,0,0,0,0,0,0,0,0,0,0,0,0,0,0,0,0,0,0,0,0,0,0,0,0,0,0,0,0,0,0,0,0,0,0,0,0,0,0,0,0,0,0,0,0,0,0,0,0,0,0,0,0,0,0,0,0,0,0,0,0,0,0,0,0,0,0,0,0,0,0,0,0,0,0,0,0,0,0,0,0,0,0,0,0,0,0,0,0,0,0,0,0,0,0,0,0,0,0,0,0,0,0,0,0,0,0,0,0,0,0,0,0,0,0,0,0,0,0,0,0,0,0,0,0,0,0,0,0,0,0,0,0,0,0,0,0,0,0,0,0,0,0,0,0,0,0,0,0,0,0,0,0,0,0,0,0,0,0,0,0,0,0,0,0,0,0,0,0,0,0,0,0,0,0,0,0,0,0,0,0,0,0,0,0,0,0,0,0,0,0,0,0,0,0,0,0,0,0,0,0,0,0,0,0,0,0,0,0,0,0,0,0,0,0,0,0,0,0,0,0,0,0,0,0,0,0,0,0,0,0,0,0,0,0,0,0,0,0,0,0,0,0,0,0,0,0,0,0,0,0,0,0,0,0,0,0,0,0,0,0,0,0,0,0,0,0,0,0,0,0,0,0,0,0,0,0,0,0,0,0,0,0,0,0,0,0,0,0,0,0,0,0,0,0,0,0,0,0,0,0,0,0,0,0,0,0,0,0,0,0,0,0,0,0,0,0,0,0,0,0,0,0,0,0,0,0,0,0,0,0,0,0,0,0,0,0,0,0,0,0,0,0,0,0,0,0,0,0,0,0,0,0,0,0,0,0,0,0,0,0,0,0,0,0,0,0,0,0,0,0,0,0,0,0,0,0,0,0,0,0,0,0,0,0,0,0,0,0,0,0,0,0,0,0,0,0,0,0,0,0,0,0,0,0,0,0,0,0,0,0,0,0,0,0,0,0,0,0,0,0,0,0,0,0,0,0,0,0,0,0,0,0,0,0,0,0,0,0,0,0,0,0,0,0,0,0,0,0,0,0,0,0,0,0,0,0,0,0,0,0,0,0,0,0,0,0,0,0,0,0,0,0,0,0,0,0,0,0,0,0,0,0,0,0,0,0,0,0,0,0,0,0,0,0,0,0,0,0,0,0,0,0,0,0,0,0,0,0,0,0,0,0,0,0,0,0,0,0,0,0,0,0,0,0,0,0,0,0,0,0,0,0,0,0,0,0,0,0,0,0,0,0,0,0,0,0,0,0,0,0,0,0,0,0,0,0,0,0,0,0,0,0,0,0,0,0,0,0,0,0,0,0,0,0,0,0,0,0,0,0,0,0,0,0,0,0,0,0,0,0,0,0,0,0,0,0,0,0,0,0,0,0,0,0,0,0,0,0,0,0,0,0,0,0,0,0,0,0,0,0,0,0,0,0,0,0,0,0,0,0,0,0,0,0,0,0,0,0,0,0,0,0,0,0,0,0,0,0,0,0,0,0,0,0,0,0,0,0,0,0,0,0,0,0,0,0,0,0,0,0,0,0,0,0,0,0,0,0,0,0,0,0,0,0,0,0,0,0,0,0,0,0,0,0,0,0,0,0,0,0,0,0,0,0,0,0,0,0,0,0,0,0,0,0,0,0,0,0,0,0,0,0,0,0,0,0,0,0,0,0,0,0,0,0,0,0,0,0,0,0,0,0,0,0,0,0,0,0,0,0,0,0,0,0,0,0,0,0,0,0,0,0,0,0,0,0,0,0,0,0,0,0,0,0,0,0,0,0,0,0,0,0,0,0,0,0,0,0,0,0,0,0,0,0,0,0,0,0,0,0,0,0,0,0,0,0,0,0,0,0,0,0,0,0,0,0,0,0,0,0,0,0,0,0,0,0,0,0,0,0,0,0,0,0,0,0,0,0,0,0,0,0,0,0,0,0,0,0,0,0,0,0,0,0,0,0,0,0,0,0,0,0,0,0,0,0,0,0,0,0,0,0,0,0,0,0,0,0,0,0,0,0,0,0,0,0,0,0,0,0,0,0,0,0,0,0,0,0,0,0,0,0,0,0,0,0,0,0,0,0,0,0,0,0,0,0,0,0,0,0,0,0,0,0,0,0,0,0,0,0,0,0,0,0,0,0,0,0,0,0,0,0,0,0,0,0,0,0,0,0,0,0,0,0,0,0,0,0,0,0,0,0,0,0,0,0,0,0,0,0,0,0,0,0,0,0,0,0,0,0,0,0,0,0,0,0,0,0,0,0,0,0,0,0,0,0,0,0,0,0,0,0,0,0,0,0,0,0,0,0,0,0,0,0,0,0,0,0,0,0,0,0,0,0,0,0,0,0,0,0,0,0,0,0,0,0,0,0,0,0,0,0,0,0,0,0,0,0,0,0,0,0,0,0,0,0,0,0,0,0,0,0,0,0,0,0,0,0,0,0,0,0,0,0,0,0,0,0,0,0,0,0,0,0,0,0,0,0,0,0,0,0,0,0,0,0,0,0,0,0,0,0,0,0,0,0,0,0,0,0,0,0,0,0,0,0,0,0,0,0,0,0,0,0,0,0,0,0,0,0,0,0,0,0,0,0,0,0,0,0,0,0,0,0,0,0,0,0,0,0,0,0,0,0,0,0,0,0,0,0,0,0,0,0,0,0,0,0,0,0,0,0,0,0,0,0,0,0,0,0,0,0,0,0,0,0,0,0,0,0,0,0,0,0,0,0,0,0,0,0,0,0,0,0,0,0,0,0,0,0,0,0,0,0,0,0,0,0,0,0,0,0,0,0,0,0,0,0,0,0,0,0,0,0,0,0,0,0,0,0,0,0,0,0,0,0,0,0,0,0,0,0,0,0,0,0,0,0,0,0,0,0,0,0,0,0,0,0,0,0,0,0,0,0],"imag":[0,0.196487,0,0,-0.000003,0,0,0,-0.000002,0,0,0,0,0,0,0,-0.000007,0,0,0,0,0,0,0,0,0,0,0,0,0,0,0,-0.000018,0,0,0,0,0,0,0,0,0,0,0,0,0,0,0,0,0,0,0,0,0,0,0,0,0,0,0,0,0,0,0,-0.000006,0,0,0,0,0,0,0,0,0,0,0,0,0,0,0,0,0,0,0,0,0,0,0,0,0,0,0,0,0,0,0,0,0,0,0,0,0,0,0,0,0,0,0,0,0,0,0,0,0,0,0,0,0,0,0,0,0,0,0,0,0,0,0,-0.000006,0,0,0,0,0,0,0,0,0,0,0,0,0,0,0,0,0,0,0,0,0,0,0,0,0,0,0,0,0,0,0,0,0,0,0,0,0,0,0,0,0,0,0,0,0,0,0,0,0,0,0,0,0,0,0,0,0,0,0,0,0,0,0,0,0,0,0,0,0,0,0,0,0,0,0,0,0,0,0,0,0,0,0,0,0,0,0,0,0,0,0,0,0,0,0,0,0,0,0,0,0,0,0,0,0,0,0,0,0,0,0,0,0,0,0,0,0,0,0,0,0,0,0,0,0,0,0,-0.00001,0,0,0,0,0,0,0,0,0,0,0,0,0,0,0,0,0,0,0,0,0,0,0,0,0,0,0,0,0,0,0,0,0,0,0,0,0,0,0,0,0,0,0,0,0,0,0,0,0,0,0,0,0,0,0,0,0,0,0,0,0,0,0,0,0,0,0,0,0,0,0,0,0,0,0,0,0,0,0,0,0,0,0,0,0,0,0,0,0,0,0,0,0,0,0,0,0,0,0,0,0,0,0,0,0,0,0,0,0,0,0,0,0,0,0,0,0,0,0,0,0,0,0,0,0,0,0,0,0,0,0,0,0,0,0,0,0,0,0,0,0,0,0,0,0,0,0,0,0,0,0,0,0,0,0,0,0,0,0,0,0,0,0,0,0,0,0,0,0,0,0,0,0,0,0,0,0,0,0,0,0,0,0,0,0,0,0,0,0,0,0,0,0,0,0,0,0,0,0,0,0,0,0,0,0,0,0,0,0,0,0,0,0,0,0,0,0,0,0,0,0,0,0,0,0,0,0,0,0,0,0,0,0,0,0,0,0,0,0,0,0,0,0,0,0,0,0,0,0,0,0,0,0,0,0,-0.000001,0,0,0,0,0,0,0,0,0,0,0,0,0,0,0,0,0,0,0,0,0,0,0,0,0,0,0,0,0,0,0,0,0,0,0,0,0,0,0,0,0,0,0,0,0,0,0,0,0,0,0,0,0,0,0,0,0,0,0,0,0,0,0,0,0,0,0,0,0,0,0,0,0,0,0,0,0,0,0,0,0,0,0,0,0,0,0,0,0,0,0,0,0,0,0,0,0,0,0,0,0,0,0,0,0,0,0,0,0,0,0,0,0,0,0,0,0,0,0,0,0,0,0,0,0,0,0,0,0,0,0,0,0,0,0,0,0,0,0,0,0,0,0,0,0,0,0,0,0,0,0,0,0,0,0,0,0,0,0,0,0,0,0,0,0,0,0,0,0,0,0,0,0,0,0,0,0,0,0,0,0,0,0,0,0,0,0,0,0,0,0,0,0,0,0,0,0,0,0,0,0,0,0,0,0,0,0,0,0,0,0,0,0,0,0,0,0,0,0,0,0,0,0,0,0,0,0,0,0,0,0,0,0,0,0,0,0,0,0,0,0,0,0,0,0,0,0,0,0,0,0,0,0,0,0,0,0,0,0,0,0,0,0,0,0,0,0,0,0,0,0,0,0,0,0,0,0,0,0,0,0,0,0,0,0,0,0,0,0,0,0,0,0,0,0,0,0,0,0,0,0,0,0,0,0,0,0,0,0,0,0,0,0,0,0,0,0,0,0,0,0,0,0,0,0,0,0,0,0,0,0,0,0,0,0,0,0,0,0,0,0,0,0,0,0,0,0,0,0,0,0,0,0,0,0,0,0,0,0,0,0,0,0,0,0,0,0,0,0,0,0,0,0,0,0,0,0,0,0,0,0,0,0,0,0,0,0,0,0,0,0,0,0,0,0,0,0,0,0,0,0,0,0,0,0,0,0,0,0,0,0,0,0,0,0,0,0,0,0,0,0,0,0,0,0,0,0,0,0,0,0,0,0,0,0,0,0,0,0,0,0,0,0,0,0,0,0,0,0,0,0,0,0,0,0,0,0,0,0,0,0,0,0,0,0,0,0,0,0,0,0,0,0,0,0,0,0,0,0,0,0,0,0,0,0,0,0,0,0,0,0,0,0,0,0,0,0,0,0,0,0,0,0,0,0,0,0,0,0,0,0,0,0,0,0,0,0,0,0,0,0,0,0,0,0,0,0,0,0,0,0,0,0,0,0,0,0,0,0,0,0,0,0,0,0,0,0,0,0,0,0,0,0,0,0,0,0,0,0,0,0,0,0,0,0,0,0,0,0,0,0,0,0,0,0,0,0,0,0,0,0,0,0,0,0,0,0,0,0,0,0,0,0,0,0,0,0,0,0,0,0,0,0,0,0,0,0,0,0,0,0,0,0,0,0,0,0,0,0,0,0,0,0,0,0,0,0,0,0,0,0,0,0,0,0,0,0,0,0,0,0,0,0,0,0,0,0,0,0,0,0,0,0,0,0,0,0,0,0,0,0,0,0,0,0,0,0,0,0,0,0,0,0,0,0,0,0,0,0,0,0,0,0,0,0,0,0,0,0,0,0,0,0,0,0,0,0,0,0,0,0,0,0,0,0,0,0,0,0,0,0,0,0,0,0,0,0,0,0,0,0,0,0,0,0,0,0,0,0,0,0,0,0,0,0,0,0,0,0,0,0,0,0,0,0,0,0,0,0,0,0,0,0,0,0,0,0,0,0,0,0,0,0,0,0,0,0,0,0,0,0,0,0,0,0,0,0,0,0,0,0,0,0,0,0,0,0,0,0,0,0,0,0,0,0,0,0,0,0,0,0,0,0,0,0,0,0,0,0,0,0,0,0,0,0,0,0,0,0,0,0,0,0,0,0,0,0,0,0,0,0,0,0,0,0,0,0,0,0,0,0,0,0,0,0,0,0,0,0,0,0,0,0,0,0,0,0,0,0,0,0,0,0,0,0,0,0,0,0,0,0,0,0,0,0,0,0,0,0,0,0,0,0,0,0,0,0,0,0,0,0,0,0,0,0,0,0,0,0,0,0,0,0,0,0,0,0,0,0,0,0,0,0,0,0,0,0,0,0,0,0,0,0,0,0,0,0,0,0,0,0,0,0,0,0,0,0,0,0,0,0,0,0,0,0,0,0,0,0,0,0,0,0,0,0,0,0,0,0,0,0,0,0,0,0,0,0,0,0,0,0,0,0,0,0,0,0,0,0,0,0,0,0,0,0,0,0,0,0,0,0,0,0,0,0,0,0,0,0,0,0,0,0,0,0,0,0,0,0,0,0,0,0,0,0,0,0,0,0,0,0,0,0,0,0,0,0,0,0,0,0,0,0,0,0,0,0,0,0,0,0,0,0,0,0,0,0,0,0,0,0,0,0,0,0,0,0,0,0,0,0,0,0,0,0,0,0,0,0,0,0,0,0,0,0,0,0,0,0,0,0,0,0,0,0,0,0,0,0,0,0,0,0,0,0,0,0,0,0,0,0,0,0,0,0,0,0,0,0,0,0,0,0,0,0,0,0,0,0,0,0,0,0,0,0,0,0,0,0,0,0,0,0,0,0,0,0,0,0,0,0,0,0,0,0,0,0,0,0,0,0,0,0,0,0,0,0,0,0,0,0,0,0,0,0,0,0,0,0,0,0,0,0,0,0,0,0,0,0,0,0,0,0,0,0,0,0,0,0,0,0,0,0,0,0,0,0,0,0,0,0,0,0,0,0,0,0,0,0,0,0,0,0,0,0,0,0,0,0,0,0,0,0,0,0,0,0,0,0,0,0,0,0,0,0,0,0,0,0,0,0,0,0,0,0,0,0,0,0,0,0,0,0,0,0,0,0,0,0,0,0,0,0,0,0,0,0,0,0,0,0,0,0,0,0,0,0,0,0,0,0,0,0,0,0,0,0,0,0,0,0,0,0,0,0,0,0,0,0,0,0,0,0,0,0,0,0,0,0,0,0,0,0,0,0,0,0,0,0,0,0,0,0,0,0,0,0,0,0,0,0,0,0,0,0,0,0,0,0,0,0,0,0,0,0,0,0,0,0,0,0,0,0,0,0,0,0,0,0,0,0,0,0,0,0,0,0,0,0,0,0,0,0,0,0,0,0,0,0,0,0,0,0,0,0,0,0,0,0,0,0,0,0,0,0,0,0,0,0,0,0,0,0,0,0,0,0,0,0,0,0,0,0,0,0,0,0,0,0,0,0,0,0,0,0,0,0,0,0,0,0,0,0,0,0,0,0,0,0,0,0,0,0,0,0,0,0,0,0,0,0,0,0,0,0,0,0,0,0,0,0,0,0,0,0,0,0,0,0,0,0,0,0,0,0,0,0,0,0,0,0,0,0,0,0,0,0,0,0,0,0,0,0,0,0,0,0,0,0,0,0,0,0,0,0,0,0,0,0,0,0,0,0,0,0,0,0,0,0,0,0,0,0,0,0,0,0,0,0,0,0,0,0,0,0]}

const Brass = {"real":[0,-0.051411,-0.085181,-0.45332,-0.042603,0.04083,-0.204758,0.02603,-0.147721,-0.007584,-0.07638,-0.003137,-0.064948,0.003745,0.120424,-0.002757,0.016572,0.001757,0.005585,0.001412,-0.011589,-0.001676,-0.010206,-0.005745,0.002632,-0.001359,-0.001483,-0.003481,-0.005393,0.003601,0.004419,-0.002671,0.001664,0.001878,-0.003127,-0.003645,-0.002282,0.00249,0.000949,0.002633,0.000153,-0.000786,-0.000054,0.00141,0.001927,-0.001851,0.000077,0.001024,-0.000413,-0.001542,0.001697,0.00068,-0.001677,-0.000879,0.001588,-0.001163,-0.001416,0.001599,0.001367,-0.001552,-0.001309,0.001185,0.001161,0.001016,-0.001293,-0.000196,0.000959,-0.000821,0.001153,0.001188,0.001041,0.000318,-0.001352,0.001337,0.001352,-0.001001,-0.000867,-0.000503,0.00075,-0.00049,0.001242,-0.000144,0.000558,0.001006,0.000314,-0.001167,0.001112,0.000935,0.000987,0.000888,-0.001061,-0.000059,0.001039,0.001154,0.000665,0.001027,-0.001083,0.001052,0.000776,0.000295,-0.000945,0.000866,0.000894,0.000694,-0.000524,0.000199,0.001024,-0.000996,-0.000056,0.001027,0.000764,0.000793,-0.000985,0.000179,0.000968,0.000549,-0.000967,0.000655,-0.000677,-0.000977,0.000936,-0.000254,-0.000167,0.000703,0.000134,-0.000266,-0.000774,-0.000891,0.000514,0.000874,0.00071,0.000771,0.000837,-0.00025,0.00048,0.000178,-0.000902,0.00075,0.000911,0.000907,-0.000625,0.000592,0.000491,0.000866,0.000511,-0.000084,0.000799,0.000597,0.000879,0.000869,0.000822,0.000618,-0.00007,-0.000006,0.000857,0.000695,-0.000365,0.00055,0.000638,0.000077,-0.000568,0.00071,0.000839,0.000761,0.000202,0.000632,-0.00065,-0.000464,0.000665,0.000825,-0.000102,0.000763,0.0004,0.000587,-0.000623,0.00078,-0.000363,0.000494,0.000198,0.000797,0.000797,0.000726,0.00044,0.000572,0.00073,0.000789,0.000294,0.000721,0.000679,-0.000756,-0.000439,0.000544,0.000088,0.00082,0.000736,0.000641,0.000673,0.000458,0.000783,-0.000781,-0.000762,0.000649,0.000075,0.000591,-0.00016,0.000431,-0.000469,-0.00047,-0.000557,-0.00057,-0.000559,-0.000653,-0.000726,-0.00076,-0.00076,-0.000758,-0.000773,-0.000775,-0.00077,-0.000758,-0.000768,-0.000767,-0.00076,-0.000741,-0.00076,-0.00076,-0.00075,-0.000726,-0.000752,-0.000753,-0.000739,-0.000711,-0.000744,-0.000747,-0.00073,-0.000697,-0.000737,-0.00074,-0.00072,-0.000685,-0.00073,-0.000734,-0.000712,-0.000717,-0.00077,-0.000773,-0.000748,-0.000705,-0.000763,-0.000767,-0.00074,-0.000695,-0.000757,-0.00076,-0.000732,-0.000685,-0.000751,-0.000754,-0.000725,-0.000676,-0.000745,-0.000747,-0.000717,-0.000668,-0.000739,-0.000741,-0.000711,-0.00066,-0.000733,-0.000735,-0.000704,-0.000652,-0.000728,-0.000729,-0.000698,-0.000645,-0.000723,-0.000723,-0.000692,-0.000638,-0.000718,-0.000717,-0.000686,-0.000632,-0.000713,-0.000711,-0.000681,-0.000626,-0.000708,-0.000706,-0.000676,-0.00062,-0.000703,-0.0007,-0.00067,-0.000614,-0.000698,-0.000695,-0.000665,-0.000608,-0.000694,-0.000689,-0.000661,-0.000603,-0.000689,-0.000684,-0.000658,-0.000598,-0.000685,-0.000679,-0.00065,-0.000593,-0.00068,-0.000674,-0.000648,-0.00059,-0.000677,-0.000669,-0.000644,-0.000585,-0.000672,-0.000664,-0.00064,-0.000581,-0.000668,-0.000659,-0.000635,-0.000576,-0.000664,-0.000655,-0.000633,-0.000572,-0.00066,-0.00065,-0.00063,-0.000568,-0.000657,-0.000645,-0.000626,-0.000564,-0.000653,-0.000641,-0.000621,-0.00056,-0.000649,-0.000637,-0.000619,-0.000557,-0.000646,-0.000632,-0.000614,-0.000553,-0.000642,-0.000628,-0.000611,-0.00055,-0.000639,-0.000624,-0.000608,-0.000547,-0.000635,-0.00062,-0.000606,-0.000543,-0.000632,-0.000597,-0.000584,-0.000524,-0.000609,-0.000594,-0.000581,-0.000521,-0.000606,-0.00059,-0.000578,-0.000518,-0.000603,-0.000586,-0.000576,-0.000515,-0.0006,-0.000582,-0.000573,-0.000512,-0.000597,-0.000579,-0.000569,-0.000509,-0.000594,-0.000575,-0.000567,-0.000507,-0.000591,-0.000572,-0.000565,-0.000504,-0.000588,-0.000568,-0.000562,-0.000501,-0.000585,-0.000566,-0.00056,-0.000499,-0.000582,-0.000562,-0.000557,-0.000497,-0.00058,-0.000559,-0.000555,-0.000495,-0.000577,-0.000556,-0.000553,-0.000492,-0.000574,-0.000552,-0.000549,-0.000489,-0.000572,-0.000549,-0.000547,-0.000487,-0.000569,-0.000546,-0.000546,-0.000484,-0.000566,-0.000544,-0.000543,-0.000483,-0.000564,-0.000541,-0.00054,-0.000479,-0.000561,-0.000537,-0.000541,-0.000477,-0.000559,-0.000535,-0.000537,-0.000476,-0.000556,-0.000531,-0.000537,-0.000468,-0.000553,-0.000529,-0.000542,-0.000471,-0.000551,-0.000528,-0.000528,-0.000463,-0.000467,-0.00045,-0.000454,-0.00041,-0.000469,-0.000445,-0.000453,-0.000397,-0.000467,-0.000445,-0.000451,-0.000398,-0.000465,-0.000443,-0.000448,-0.000395,-0.000463,-0.00044,-0.000447,-0.000396,-0.000461,-0.000438,-0.000445,-0.000393,-0.000459,-0.000436,-0.000444,-0.000391,-0.000457,-0.000434,-0.000442,-0.000389,-0.000456,-0.000432,-0.00044,-0.000388,-0.000454,-0.00043,-0.000439,-0.000387,-0.000452,-0.000428,-0.000438,-0.000386,-0.00045,-0.000426,-0.000435,-0.000383,-0.000449,-0.000424,-0.000434,-0.000383,-0.000447,-0.000422,-0.00043,-0.00038,-0.000445,-0.000419,-0.000431,-0.00038,-0.000443,-0.000417,-0.000435,-0.000376,-0.000442,-0.000416,-0.000427,-0.000376,-0.00044,-0.000415,-0.000424,-0.000374,-0.000438,-0.000414,-0.000425,-0.000374,-0.000437,-0.000412,-0.000423,-0.000372,-0.000435,-0.00041,-0.000422,-0.000371,-0.000434,-0.000408,-0.000421,-0.000369,-0.000432,-0.000406,-0.00042,-0.000368,-0.00043,-0.000404,-0.000418,-0.000367,-0.000429,-0.000402,-0.000417,-0.000365,-0.000427,-0.000402,-0.000415,-0.000365,-0.000426,-0.000399,-0.000415,-0.000364,-0.000424,-0.000398,-0.000412,-0.000362,-0.000423,-0.000396,-0.000411,-0.000361,-0.000421,-0.000395,-0.00041,-0.000359,-0.00042,-0.000393,-0.000409,-0.000358,-0.000419,-0.000391,-0.000408,-0.000357,-0.000417,-0.00039,-0.000407,-0.000356,-0.000416,-0.000389,-0.000405,-0.000355,-0.000414,-0.000387,-0.000404,-0.000353,-0.000413,-0.000385,-0.000402,-0.000352,-0.000412,-0.000384,-0.000401,-0.000352,-0.00041,-0.000383,-0.000401,-0.00035,-0.000409,-0.000327,-0.000342,-0.000299,-0.00035,-0.000326,-0.000342,-0.000299,-0.000349,-0.000325,-0.00034,-0.000298,-0.000347,-0.000324,-0.000339,-0.000297,-0.000346,-0.000322,-0.00034,-0.000295,-0.000345,-0.000321,-0.000336,-0.000294,-0.000344,-0.00032,-0.000335,-0.000295,-0.000343,-0.00032,-0.000335,-0.000293,-0.000342,-0.000317,-0.000336,-0.000293,-0.000341,-0.000316,-0.000333,-0.000292,-0.00034,-0.000315,-0.000333,-0.000291,-0.000339,-0.000315,-0.000333,-0.00029,-0.000338,-0.000313,-0.000331,-0.000289,-0.000337,-0.000313,-0.00033,-0.000288,-0.000336,-0.000312,-0.000329,-0.000287,-0.000335,-0.000309,-0.000328,-0.000286,-0.000334,-0.000309,-0.000327,-0.000286,-0.000333,-0.000308,-0.000326,-0.000285,-0.000332,-0.000308,-0.000325,-0.000285,-0.000331,-0.000307,-0.000324,-0.000283,-0.00033,-0.000305,-0.000323,-0.000283,-0.000329,-0.000305,-0.000322,-0.000282,-0.000328,-0.000304,-0.000322,-0.000281,-0.000327,-0.000303,-0.000321,-0.00028,-0.000326,-0.000302,-0.00032,-0.00028,-0.000325,-0.000301,-0.00032,-0.000279,-0.000324,-0.000299,-0.000319,-0.000279,-0.000324,-0.000299,-0.000318,-0.000278,-0.000323,-0.000298,-0.000317,-0.000277,-0.000322,-0.000297,-0.000316,-0.000276,-0.000321,-0.000296,-0.000315,-0.000276,-0.00032,-0.000295,-0.000314,-0.000274,-0.000319,-0.000294,-0.000314,-0.000275,-0.000318,-0.000293,-0.000314,-0.000273,-0.000318,-0.000292,-0.000313,-0.000273,-0.000317,-0.000292,-0.000312,-0.000272,-0.000316,-0.000291,-0.000311,-0.000272,-0.000315,-0.00029,-0.000309,-0.000271,-0.000314,-0.000289,-0.000311,-0.00027,-0.000313,-0.000287,-0.00031,-0.00027,-0.000313,-0.000287,-0.000307,-0.000267,-0.000312,-0.000286,-0.000308,-0.000268,-0.000311,-0.000286,-0.000306,-0.000267,-0.00031,-0.000284,-0.000306,-0.000267,-0.000309,-0.000284,-0.000305,-0.000266,-0.000309,-0.000284,-0.000304,-0.000265,-0.000308,-0.000282,-0.000304,-0.000266,-0.000307,-0.000281,-0.000302,-0.000264,-0.000306,-0.000281,-0.000302,-0.000264,-0.000306,-0.00028,-0.000302,-0.000263,-0.000305,-0.000279,-0.0003,-0.000262,-0.000304,-0.000279,-0.0003,-0.000262,-0.000303,-0.000278,-0.000299,-0.000262,-0.000303,-0.000278,-0.000299,-0.000261,-0.000302,-0.000276,-0.000298,-0.000261,-0.000301,-0.000275,-0.000297,-0.00026,-0.0003,-0.000273,-0.000297,-0.000261,-0.0003,-0.000273,-0.000298,-0.000257,-0.000299,-0.000273,-0.000296,-0.000258,-0.000298,-0.000273,-0.000294,-0.000257,-0.000298,-0.000272,-0.000293,-0.000257,-0.000297,-0.000272,-0.000294,-0.000254,-0.000296,-0.00027,-0.000293,-0.000255,-0.000295,-0.000272,-0.000292,-0.000253,-0.000295,-0.000269,-0.000292,-0.000253,-0.000294,-0.000269,-0.000291,-0.000253,-0.000294,-0.000268,-0.00029,-0.000254,-0.000293,-0.000268,-0.00029,-0.000253,-0.000292,-0.000267,-0.000289,-0.00025,-0.000292,-0.000264,-0.000289,-0.000252,-0.000291,-0.000265,-0.000286,-0.000247,-0.00029,-0.000264,-0.000289,-0.000252,-0.00029,-0.000266,-0.000282,-0.000249,-0.000288,-0.000264,-0.000285,-0.000265,-0.000288,-0.000268,-0.000283,-0.00022,-0.000254,-0.000243,-0.000252,-0.000221,-0.000254,-0.000234,-0.000253,-0.000217,-0.000253,-0.00023,-0.000249,-0.000219,-0.000253,-0.000233,-0.000246,-0.000218,-0.000252,-0.00023,-0.000249,-0.000219,-0.000252,-0.000229,-0.00025,-0.000217,-0.000251,-0.00023,-0.000249,-0.000216,-0.000251,-0.000227,-0.000248,-0.000217,-0.00025,-0.000229,-0.000248,-0.000216,-0.00025,-0.000227,-0.000248,-0.000216,-0.000249,-0.000227,-0.000245,-0.000214,-0.000249,-0.000225,-0.000247,-0.000215,-0.000248,-0.000227,-0.000246,-0.000214,-0.000248,-0.000225,-0.000246,-0.000215,-0.000247,-0.000223,-0.000244,-0.000214,-0.000246,-0.000224,-0.000244,-0.000214,-0.000246,-0.000223,-0.000245,-0.000212,-0.000246,-0.000223,-0.000244,-0.000213,-0.000245,-0.000221,-0.000243,-0.000212,-0.000244,-0.000221,-0.000243,-0.000213,-0.000244,-0.000222,-0.000242,-0.000211,-0.000244,-0.000221,-0.000241,-0.000209,-0.000243,-0.000222,-0.000241,-0.00021,-0.000243,-0.00022,-0.00024,-0.000211,-0.000242,-0.00022,-0.00024,-0.000209,-0.000242,-0.000218,-0.000241,-0.00021,-0.000241,-0.000218,-0.000239,-0.000209,-0.000241,-0.000218,-0.000238,-0.000207,-0.00024,-0.000217,-0.000238,-0.000207,-0.00024,-0.000215,-0.000239,-0.000206,-0.000239,-0.000217,-0.000235,-0.000206,-0.000239,-0.000215,-0.000238,-0.000207,-0.000238,-0.000216,-0.000236,-0.000206,-0.000238,-0.000215,-0.000236,-0.000206,-0.000237,-0.000215,-0.000236,-0.000206,-0.000237,-0.000215,-0.000235,-0.000205,-0.000237,-0.000215,-0.000235,-0.000205,-0.000236,-0.000214,-0.000234,-0.000203,-0.000236,-0.000213,-0.000234,-0.000203,-0.000235,-0.000213,-0.000234,-0.000203,-0.000235,-0.000213,-0.000233,-0.000203,-0.000234,-0.000212,-0.000233,-0.000204,-0.000234,-0.000212,-0.000232,-0.000203,-0.000233,-0.000212,-0.000232,-0.000202,-0.000233,-0.00021,-0.000232,-0.000201,-0.000233,-0.000212,-0.000231,-0.000204,-0.000232,-0.00021,-0.00023,-0.000201,-0.000232,-0.000209,-0.000231,-0.000202,-0.000231,-0.000211,-0.00023,-0.000201,-0.000231,-0.000209,-0.00023,-0.000201,-0.000231,-0.000208,-0.000229,-0.0002,-0.00023,-0.000208,-0.000229,-0.0002,-0.00023,-0.000208,-0.000228,-0.0002,-0.000229,-0.000207,-0.000228,-0.0002,-0.000229,-0.000206,-0.000227,-0.0002,-0.000229,-0.000206,-0.000228,-0.000198,-0.000228,-0.000205,-0.000227,-0.000199,-0.000228,-0.000205,-0.000227,-0.000199,-0.000227,-0.000205,-0.000226,-0.000198,-0.000227,-0.000205,-0.000226,-0.000197,-0.000227,-0.000201,-0.000226,-0.000198,-0.000226,-0.000205,-0.000225,-0.000196,-0.000226,-0.000203,-0.000224,-0.000196,-0.000225,-0.000203,-0.000225,-0.000196,-0.000225,-0.000202,-0.000224,-0.000195,-0.000225,-0.000203,-0.000224,-0.000195,-0.000224,-0.000201,-0.000223,-0.000195,-0.000224,-0.000202,-0.000223,-0.000195,-0.000223,-0.00019,-0.000209,-0.000183,-0.00021,-0.000189,-0.000209,-0.000182,-0.000209,-0.000188,-0.000209,-0.000182,-0.000209,-0.000188,-0.000208,-0.000182,-0.000209,-0.000187,-0.000208,-0.000182,-0.000208,-0.000188,-0.000207,-0.000181,-0.000208,-0.000188,-0.000207,-0.000181,-0.000208,-0.000186,-0.000207,-0.00018,-0.000207,-0.000187,-0.000207,-0.000181,-0.000207,-0.000185,-0.000206,-0.000181,-0.000207,-0.000185,-0.000206,-0.000179,-0.000206,-0.000186,-0.000205,-0.00018,-0.000206,-0.000185,-0.000205,-0.000179,-0.000206,-0.000185,-0.000205,-0.000178,-0.000205,-0.000185,-0.000204,-0.000179,-0.000205,-0.000184,-0.000204,-0.000178,-0.000205,-0.000183,-0.000204,-0.000179,-0.000204,-0.000184,-0.000204,-0.000177,-0.000204,-0.000183,-0.000203,-0.000177,-0.000204,-0.000183,-0.000203,-0.000177,-0.000203,-0.000183,-0.000202,-0.000177,-0.000203,-0.000183,-0.000202,-0.000179,-0.000203,-0.000182,-0.000202,-0.000176,-0.000202,-0.000181,-0.000202,-0.000177,-0.000202,-0.000184,-0.000201,-0.000176,-0.000202,-0.00018,-0.000201,-0.000176,-0.000201,-0.000181,-0.0002,-0.000175,-0.000201,-0.000181,-0.000199,-0.000174,-0.000201,-0.000179,-0.0002,-0.000174,-0.000201,-0.000181,-0.0002,-0.000175,-0.0002,-0.000181,-0.000199,-0.000174,-0.0002,-0.000181,-0.000198,-0.000173,-0.0002,-0.000178,-0.000199,-0.000174,-0.000199,-0.000179,-0.000198,-0.000174,-0.000199,-0.000181,-0.000198,-0.000174,-0.000199,-0.000179,-0.000198,-0.000173,-0.000198,-0.000177,-0.000198,-0.000174,-0.000198,-0.000176,-0.000198,-0.000173,-0.000198,-0.000176,-0.000197,-0.000173,-0.000198,-0.000176,-0.000197,-0.000174,-0.000197,-0.000176,-0.000196,-0.000172,-0.000197,-0.000176,-0.000197,-0.000171,-0.000197,-0.000176,-0.000196,-0.000168,-0.000196,-0.000182,-0.000196,-0.000171,-0.000196,-0.000174,-0.000196,-0.000173,-0.000196,-0.000176,-0.000191,-0.000172,-0.000196,-0.000171,-0.000194,-0.000171,-0.000195,-0.000176,-0.000195,-0.000169,-0.000195,-0.000174,-0.000194,-0.000166,-0.000195,-0.000174,-0.000194,-0.000168,-0.000194,-0.00017,-0.000194,-0.000169,-0.000194,-0.000174,-0.000193,-0.000169,-0.000194,-0.000174,-0.000193,-0.000169,-0.000194,-0.000173,-0.000192,-0.000168,-0.000193,-0.000175,-0.000192,-0.000167,-0.000193,-0.000173,-0.000192,-0.000167,-0.000193,-0.000171,-0.000191,-0.000167,-0.000192,-0.000173,-0.000192,-0.000171,-0.000192,-0.000172,-0.000191,-0.000167,-0.000192,-0.000171,-0.000191,-0.000168,-0.000192,-0.000171,-0.000191,-0.000167,-0.000191,-0.000171,-0.000191,-0.000167,-0.000191,-0.000171,-0.000191,-0.000166,-0.000191,-0.00017,-0.00019,-0.000167,-0.000191,-0.000171,-0.00019,-0.000166,-0.00019,-0.00017,-0.00019,-0.000165,-0.00019,-0.00017,-0.00019,-0.000166,-0.00019,-0.00015,-0.000167,-0.000146,-0.000168,-0.000151,-0.000167,-0.000146,-0.000167,-0.00015,-0.000167,-0.000148,-0.000167,-0.00015,-0.000167,-0.000147,-0.000167,-0.000149,-0.000167,-0.000147,-0.000167,-0.000149,-0.000166,-0.000146,-0.000167,-0.000149,-0.000166,-0.000144,-0.000166,-0.000148,-0.000166,-0.000146,-0.000166,-0.000148,-0.000165,-0.000145,-0.000166,-0.000148,-0.000166,-0.000146,-0.000166,-0.000149,-0.000165,-0.000145,-0.000165,-0.000145,-0.000165,-0.000145,-0.000165,-0.000148,-0.000165,-0.000145,-0.000165,-0.000145,-0.000165,-0.000144,-0.000165,-0.000148,-0.000164,-0.000145,-0.000165,-0.000147,-0.000164,-0.000144,-0.000164,-0.000147,-0.000164,-0.000145,-0.000164,-0.000148,-0.000164,-0.000143,-0.000164,-0.000147,-0.000163,-0.000144,-0.000164,-0.000146,-0.000163,-0.000144,-0.000163,-0.000145,-0.000163,-0.000142,-0.000163,-0.000148,-0.000163,-0.000142,-0.000163,-0.000144,-0.000163,-0.00014,-0.000163,-0.000145,-0.000162,-0.000142,-0.000163,-0.000144,-0.000162,-0.000142,-0.000162,-0.000145,-0.000162,-0.000141,-0.000162,-0.000145,-0.000162,-0.000142,-0.000162,-0.000144,-0.000162,-0.000142,-0.000162,-0.000145,-0.000162,-0.000143,-0.000162,-0.000144,-0.000161,-0.000141,-0.000161,-0.000144,-0.000161,-0.000143,-0.000161,-0.000144,-0.000161,-0.000141,-0.000161,-0.000143,-0.000161,-0.000142,-0.000161,-0.000143,-0.000161,-0.00014,-0.000161,-0.000142,-0.00016,-0.000141,-0.00016,-0.000143,-0.00016,-0.000141,-0.00016,-0.000143,-0.00016,-0.00014,-0.00016,-0.000145,-0.000159,-0.000141,-0.00016,-0.000143,-0.000159,-0.000139,-0.00016,-0.000143,-0.000159,-0.000139,-0.000159,-0.000141,-0.000159,-0.000139,-0.000159,-0.000143,-0.000159,-0.000139,-0.000159,-0.000141,-0.000159,-0.00014,-0.000159,-0.00014,-0.000158,-0.000138,-0.000159,-0.000141,-0.000158,-0.000138,-0.000158,-0.000143,-0.000158,-0.000139,-0.000158,-0.000141,-0.000158,-0.000137,-0.000158,-0.000142,-0.000158,-0.000138,-0.000158,-0.000141,-0.000157,-0.000138,-0.000158,-0.00014,-0.000157,-0.000138,-0.000157,-0.000139,-0.000157,-0.000138,-0.000157,-0.000141,-0.000157,-0.000139,-0.000157,-0.000139,-0.000156,-0.000139,-0.000157,-0.000138,-0.000157,-0.000137,-0.000157,-0.000138,-0.000156,-0.000137,-0.000156,-0.000139,-0.000156,-0.000138,-0.000156,-0.000139,-0.000156,-0.000137,-0.000156,-0.000139,-0.000156,-0.000138,-0.000156,-0.000139,-0.000155,-0.000136,-0.000156,-0.000138,-0.000156,-0.000136,-0.000155,-0.000139,-0.000155,-0.000137,-0.000155,-0.000139,-0.000155,-0.000136,-0.000155,-0.000138,-0.000155,-0.000138,-0.000155,-0.000139,-0.000155,-0.000136,-0.000155,-0.000138,-0.000155,-0.000137,-0.000155,-0.000137,-0.000154,-0.000136,-0.000154,-0.000137,-0.000154,-0.000135,-0.000154,-0.000137,-0.000154,-0.000135,-0.000154,-0.000137,-0.000154,-0.000134,-0.000154,-0.000136,-0.000154,-0.000135,-0.000154,-0.000137,-0.000154,-0.000136,-0.000154,-0.000136,-0.000153,-0.000135,-0.000153,-0.000137,-0.000153,-0.000135,-0.000153,-0.000136,-0.000153,-0.000134,-0.000153,-0.000136,-0.000153,-0.000134,-0.000153,-0.000137,-0.000153,-0.000133,-0.000153,-0.000136,-0.000153,-0.000134,-0.000153,-0.000135,-0.000152,-0.000133,-0.000152,-0.000135,-0.000152,-0.000134,-0.000152,-0.000134,-0.000152,-0.000134,-0.000152,-0.000135,-0.000152,-0.000134,-0.000152,-0.000134,-0.000152,-0.000134,-0.000152,-0.000135,-0.000151,-0.000131,-0.000151,-0.000134,-0.000151,-0.000134,-0.000151,-0.000136,-0.000151,-0.000134,-0.000151,-0.000136,-0.000151,-0.000134,-0.000151,-0.000133,-0.000151,-0.000133,-0.000151,-0.000134,-0.000151,-0.000133,-0.000151,-0.000133,-0.00015,-0.000132,-0.00015,-0.000132,-0.00015,-0.000134,-0.00015,-0.000125,-0.000149,-0.000135,-0.00015,-0.000131,-0.00015,-0.000135,-0.00015,-0.000132,-0.00015,-0.000132,-0.00015,-0.000133,-0.00015,-0.000133,-0.00015,-0.000131,-0.000149,-0.000132,-0.000149,-0.000134,-0.000149,-0.000131,-0.000149,-0.000133,-0.000149,-0.000131,-0.000149,-0.000135,-0.000149,-0.000133,-0.000149,-0.000133,-0.000149,-0.00013,-0.000149,-0.000131,-0.000149,-0.000131,-0.000149,-0.000131,-0.000148,-0.00013,-0.000148,-0.000133,-0.000148,-0.00013,-0.000148,-0.000132,-0.000148,-0.000129,-0.000148,-0.000132,-0.000148,-0.00013,-0.000148,-0.000131,-0.000148,-0.00013,-0.000148,-0.000131,-0.000148,-0.000131,-0.000148,-0.000123,-0.000139,-0.000124,-0.000139,-0.000125,-0.000139,-0.000123,-0.000139,-0.000123,-0.000139,-0.000122,-0.000138,-0.00012,-0.000138,-0.000123,-0.000138,-0.000124,-0.000138,-0.000123,-0.000138,-0.000123,-0.000138,-0.000122,-0.000138,-0.000123,-0.000138,-0.000121,-0.000138,-0.000123,-0.000138,-0.000122,-0.000138,-0.000122,-0.000137,-0.000123,-0.000138,-0.000122,-0.000137,-0.000121,-0.000137,-0.000122,-0.000137,-0.000121,-0.000137,-0.000121,-0.000137,-0.000121,-0.000137,-0.000122,-0.000137,-0.000122,-0.000137,-0.000123,-0.000137,-0.000121,-0.000137,-0.000121,-0.000137,-0.000121,-0.000137,-0.000121,-0.000137,-0.00012,-0.000137,-0.000122,-0.000136,-0.000121,-0.000136,-0.000121,-0.000136,-0.00012,-0.000136,-0.00012,-0.000136,-0.00012,-0.000136,-0.000121,-0.000136,-0.000119,-0.000136,-0.00012,-0.000136,-0.00012,-0.000136,-0.000121,-0.000136,-0.00012,-0.000136,-0.000121,-0.000136,-0.00012,-0.000136,-0.000121,-0.000136,-0.000119,-0.000136,-0.00012,-0.000135,-0.00012,-0.000135,-0.00012,-0.000135,-0.00012,-0.000135,-0.000119,-0.000135,-0.000119,-0.000135,-0.000119,-0.000135,-0.00012,-0.000135,-0.00012,-0.000135,-0.00012,-0.000135,-0.000119,-0.000135,-0.00012,-0.000135,-0.000119,-0.000135,-0.000118,-0.000135,-0.00012,-0.000134,-0.000119,-0.000134,-0.00012,-0.000134,-0.000119,-0.000134,-0.000119,-0.000134,-0.000119,-0.000134,-0.000119,-0.000134,-0.000119,-0.000134,-0.000118,-0.000134,-0.000118,-0.000134,-0.000119,-0.000134,-0.000117,-0.000134,-0.000118,-0.000134,-0.000118,-0.000134,-0.000117,-0.000134,-0.000118,-0.000133,-0.000118,-0.000133,-0.000119,-0.000133,-0.000118,-0.000133,-0.000118,-0.000133,-0.000118,-0.000133,-0.000119,-0.000133,-0.000117,-0.000133,-0.000115,-0.000133,-0.000111,-0.000133,-0.000115],"imag":[0,0.123894,0.15737,0.210952,-0.07615,-0.145613,-0.004471,-0.011613,0.068694,0.033905,0.119128,-0.001508,-0.005879,0.004987,-0.012356,-0.002032,0.002838,0.00564,0.016947,0.003254,0.012119,0.001022,0.001041,-0.006764,0.006971,0.006519,0.00636,-0.005381,0.001966,0.003007,0.000692,-0.003329,-0.003718,0.003545,0.00201,-0.000368,-0.002096,0.001772,0.002863,0.000002,-0.002596,0.002207,0.002314,-0.001802,-0.0009,0.000999,0.002079,0.001643,-0.00187,0.001103,0.000801,0.00173,-0.000759,0.001411,-0.000436,0.001145,-0.000783,0.000123,-0.000812,0.000273,-0.000854,0.000925,-0.000936,-0.001076,0.000695,0.001443,0.001081,0.001177,-0.000836,-0.000766,-0.000941,0.001357,0.000295,0.000319,0.000193,-0.000853,-0.000977,0.001197,-0.00105,-0.001184,-0.000282,0.001258,0.001128,-0.000743,-0.001203,0.000408,-0.000523,-0.000786,-0.000708,-0.000819,-0.000563,-0.001193,0.000575,-0.000254,-0.000883,-0.000393,0.00015,0.000278,-0.000755,-0.001036,0.000505,0.000622,0.000572,-0.000796,-0.000911,0.001027,0.000188,0.000287,0.00103,-0.000007,-0.000679,-0.000637,-0.000238,0.000992,0.000265,-0.000835,0.000238,0.000743,0.000718,0.00011,-0.000285,0.000941,-0.000956,0.000664,-0.000953,0.000921,0.00056,-0.000334,0.000796,0.000358,-0.000616,-0.000532,0.000413,0.000896,0.000792,-0.000906,0.000177,-0.000526,0.000062,-0.000074,-0.000657,-0.000682,0.000754,0.000233,-0.000733,-0.000887,-0.000387,-0.000653,-0.000071,0.000132,-0.000301,-0.000616,-0.000867,-0.000867,-0.000111,-0.000509,-0.000777,-0.000656,0.000567,-0.000847,-0.00063,-0.000458,-0.000078,0.000355,0.000813,-0.000546,-0.00052,-0.000688,-0.000492,-0.000013,-0.000816,0.000302,0.000713,-0.000567,0.000523,0.000223,0.000722,-0.000637,-0.000779,-0.000085,0.000069,-0.000329,-0.000663,-0.00055,-0.000304,0.000003,-0.00073,0.00031,-0.000389,-0.000343,-0.000701,-0.000621,-0.000819,0.000044,-0.00036,0.000507,0.00046,0.000671,0.00021,-0.000212,-0.000265,-0.000476,-0.000799,-0.000541,-0.000783,-0.00067,-0.000642,-0.000639,-0.000562,-0.000546,-0.000555,-0.000437,-0.000294,-0.000183,-0.000175,-0.000178,-0.000076,0.00001,-0.000071,-0.000143,-0.000044,0.000041,-0.000093,-0.000185,-0.000064,0.000037,-0.00012,-0.000218,-0.000077,0.000038,-0.00014,-0.000242,-0.000086,0.00004,-0.000155,-0.00026,-0.000093,0.000043,-0.000168,-0.000275,-0.000097,0.000048,-0.000178,-0.000304,-0.000106,0.000056,-0.000197,-0.000314,-0.000108,0.000061,-0.000204,-0.000322,-0.000109,0.000067,-0.000211,-0.000329,-0.00011,0.000072,-0.000214,-0.000334,-0.00011,0.000077,-0.000218,-0.000338,-0.00011,0.000082,-0.000221,-0.000341,-0.000109,0.000087,-0.000224,-0.000344,-0.000108,0.000092,-0.000225,-0.000346,-0.000107,0.000096,-0.000226,-0.000348,-0.000106,0.000101,-0.000227,-0.000349,-0.000105,0.000105,-0.000228,-0.000349,-0.000103,0.000109,-0.000227,-0.00035,-0.000103,0.000113,-0.000228,-0.00035,-0.000101,0.000116,-0.000228,-0.000351,-0.000101,0.00012,-0.000227,-0.00035,-0.000098,0.000123,-0.00022,-0.00035,-0.000097,0.000126,-0.00023,-0.000349,-0.000097,0.00013,-0.000224,-0.000346,-0.000093,0.000131,-0.000222,-0.000347,-0.000092,0.000135,-0.00022,-0.000345,-0.000091,0.000137,-0.000221,-0.000345,-0.00009,0.00014,-0.000214,-0.000344,-0.00009,0.000143,-0.000211,-0.000343,-0.000086,0.000145,-0.000211,-0.000341,-0.000085,0.000146,-0.000213,-0.00034,-0.000084,0.000148,-0.000208,-0.000338,-0.000083,0.00015,-0.000209,-0.000337,-0.000081,0.000152,-0.000207,-0.000336,-0.00008,0.000154,-0.000206,-0.000334,-0.000079,0.000155,-0.000202,-0.000334,-0.000078,0.000153,-0.000194,-0.000322,-0.000074,0.000154,-0.000194,-0.00032,-0.000073,0.000155,-0.000191,-0.000319,-0.000072,0.000157,-0.000188,-0.000318,-0.00007,0.00016,-0.000185,-0.000316,-0.00007,0.000159,-0.000188,-0.000316,-0.000068,0.00016,-0.000184,-0.000313,-0.000068,0.00016,-0.000182,-0.000312,-0.000067,0.000163,-0.00018,-0.000311,-0.000065,0.000162,-0.000178,-0.00031,-0.000065,0.000164,-0.000176,-0.000307,-0.000063,0.000165,-0.000175,-0.000305,-0.000062,0.000166,-0.000173,-0.000304,-0.000061,0.000167,-0.000173,-0.000303,-0.000059,0.000168,-0.000171,-0.000302,-0.00006,0.000168,-0.000168,-0.000302,-0.00006,0.000168,-0.000167,-0.000297,-0.00006,0.000166,-0.000169,-0.000299,-0.000058,0.00017,-0.000157,-0.000297,-0.000057,0.000168,-0.00016,-0.000294,-0.000054,0.000172,-0.00015,-0.000303,-0.00006,0.000171,-0.00012,-0.000293,-0.00006,0.000166,-0.000164,-0.000301,-0.000074,0.000144,-0.000131,-0.000233,-0.000046,0.000154,-0.000127,-0.000251,-0.000044,0.000148,-0.000126,-0.000245,-0.000042,0.000148,-0.000128,-0.000246,-0.000043,0.00015,-0.000126,-0.000241,-0.000043,0.000149,-0.000125,-0.000242,-0.000043,0.000148,-0.000122,-0.000242,-0.000042,0.000149,-0.000123,-0.000241,-0.000041,0.00015,-0.000123,-0.000239,-0.000039,0.000149,-0.000119,-0.000238,-0.000039,0.000149,-0.000117,-0.000236,-0.00004,0.00015,-0.00012,-0.000237,-0.000038,0.000151,-0.000115,-0.000234,-0.000038,0.00015,-0.000123,-0.000235,-0.000039,0.000154,-0.000115,-0.000233,-0.000036,0.000153,-0.00009,-0.000235,-0.000039,0.000152,-0.000117,-0.000233,-0.000038,0.000151,-0.000119,-0.000232,-0.000039,0.000148,-0.000111,-0.00023,-0.000037,0.000149,-0.000111,-0.000229,-0.000037,0.00015,-0.00011,-0.000228,-0.000036,0.000149,-0.000107,-0.000227,-0.000034,0.00015,-0.000105,-0.000227,-0.000035,0.000152,-0.000105,-0.000225,-0.000033,0.000151,-0.000104,-0.000225,-0.000034,0.000148,-0.000104,-0.000223,-0.000033,0.000151,-0.000099,-0.000222,-0.000033,0.00015,-0.000104,-0.000222,-0.000032,0.000151,-0.0001,-0.000221,-0.000032,0.000149,-0.000101,-0.000221,-0.000032,0.000151,-0.000098,-0.00022,-0.000032,0.000151,-0.000098,-0.000219,-0.000032,0.000151,-0.000095,-0.000218,-0.000031,0.00015,-0.000096,-0.000216,-0.00003,0.000149,-0.000096,-0.000216,-0.00003,0.00015,-0.000096,-0.000216,-0.00003,0.00015,-0.000096,-0.000214,-0.00003,0.000149,-0.00009,-0.000214,-0.00003,0.000128,-0.00008,-0.000183,-0.000025,0.000128,-0.000076,-0.000182,-0.000025,0.000128,-0.000078,-0.000181,-0.000025,0.000128,-0.000075,-0.00018,-0.000024,0.000128,-0.000067,-0.000181,-0.000025,0.000127,-0.000079,-0.000181,-0.000025,0.000129,-0.000078,-0.000177,-0.000024,0.000125,-0.000076,-0.000178,-0.000023,0.000129,-0.000067,-0.000177,-0.000023,0.000129,-0.000074,-0.000176,-0.000023,0.000128,-0.000072,-0.000175,-0.000024,0.000126,-0.000066,-0.000176,-0.000021,0.000127,-0.00007,-0.000176,-0.000022,0.000126,-0.000069,-0.000175,-0.000021,0.000127,-0.00007,-0.000175,-0.000022,0.00013,-0.000068,-0.000174,-0.000022,0.000128,-0.000067,-0.000172,-0.00002,0.000126,-0.000068,-0.000172,-0.000021,0.000126,-0.000067,-0.000171,-0.000021,0.000125,-0.000068,-0.000171,-0.000021,0.000127,-0.000067,-0.00017,-0.00002,0.000125,-0.000069,-0.00017,-0.00002,0.000126,-0.000065,-0.00017,-0.000021,0.000126,-0.000066,-0.000169,-0.000019,0.000126,-0.000063,-0.000167,-0.000019,0.000124,-0.000061,-0.000168,-0.00002,0.000126,-0.000062,-0.000165,-0.000019,0.000125,-0.000062,-0.000166,-0.000019,0.000126,-0.000063,-0.000166,-0.000018,0.000125,-0.000059,-0.000166,-0.000019,0.000125,-0.00006,-0.000164,-0.000018,0.000125,-0.000061,-0.000165,-0.000019,0.000126,-0.00006,-0.000163,-0.000017,0.000126,-0.000056,-0.000164,-0.000017,0.000125,-0.000055,-0.000162,-0.000018,0.000124,-0.000055,-0.000161,-0.000017,0.000123,-0.000057,-0.00016,-0.000017,0.000124,-0.000059,-0.00016,-0.000017,0.000123,-0.000046,-0.000161,-0.000016,0.000127,-0.000049,-0.000159,-0.000016,0.000124,-0.000058,-0.000162,-0.000016,0.000124,-0.000051,-0.000159,-0.000016,0.000122,-0.000055,-0.000158,-0.000017,0.000125,-0.000053,-0.000157,-0.000016,0.000123,-0.000052,-0.000157,-0.000016,0.000122,-0.000055,-0.000157,-0.000017,0.000123,-0.00005,-0.000155,-0.000015,0.000125,-0.000053,-0.000157,-0.000016,0.000123,-0.000049,-0.000156,-0.000014,0.000123,-0.000049,-0.000155,-0.000016,0.000124,-0.000054,-0.000155,-0.000015,0.000121,-0.000049,-0.000155,-0.000015,0.000122,-0.00005,-0.000153,-0.000014,0.00012,-0.000048,-0.000154,-0.000014,0.000122,-0.000045,-0.000151,-0.000013,0.000123,-0.000048,-0.000152,-0.000015,0.000125,-0.000045,-0.000148,-0.000013,0.000124,-0.000035,-0.000154,-0.000015,0.000123,-0.000042,-0.00015,-0.000014,0.000121,-0.000049,-0.00015,-0.000013,0.000122,-0.000049,-0.00015,-0.000013,0.00012,-0.00004,-0.000153,-0.000014,0.000122,-0.000043,-0.000151,-0.000015,0.000116,-0.000048,-0.000152,-0.000014,0.00012,-0.000043,-0.00015,-0.000015,0.00012,-0.000045,-0.00015,-0.000012,0.00012,-0.000044,-0.000147,-0.000012,0.000119,-0.00004,-0.000148,-0.00001,0.00012,-0.000042,-0.000151,-0.000014,0.000124,-0.000038,-0.000146,-0.000011,0.000119,-0.000055,-0.000154,-0.000015,0.000121,-0.000025,-0.000144,-0.000014,0.000115,-0.000067,-0.000148,-0.000024,0.000118,-0.000045,-0.000116,-0.000014,0.000107,-0.000052,-0.000129,-0.000015,0.000076,-0.000038,-0.000126,-0.000005,0.0001,-0.000023,-0.000131,-0.000013,0.000106,-0.000046,-0.000126,-0.000013,0.000099,-0.000057,-0.000128,-0.000008,0.000105,-0.000042,-0.000125,-0.000007,0.000104,-0.000028,-0.000127,-0.00001,0.000102,-0.000033,-0.000129,-0.000008,0.000106,-0.000033,-0.000126,-0.000011,0.000102,-0.000031,-0.000125,-0.000012,0.000103,-0.000025,-0.000125,-0.000011,0.000103,-0.000042,-0.000128,-0.000011,0.000105,-0.000031,-0.000124,-0.000009,0.000101,-0.000031,-0.000125,-0.00001,0.000104,-0.000029,-0.000123,-0.000009,0.000107,-0.00004,-0.000123,-0.00001,0.000104,-0.000032,-0.000123,-0.00001,0.000103,-0.000026,-0.000124,-0.000008,0.000103,-0.000031,-0.000122,-0.00001,0.000105,-0.000034,-0.000122,-0.00001,0.000105,-0.00003,-0.00012,-0.00001,0.000102,-0.000033,-0.000122,-0.000009,0.000102,-0.000031,-0.000125,-0.000009,0.0001,-0.000034,-0.000122,-0.00001,0.000102,-0.000035,-0.00012,-0.000008,0.000102,-0.000027,-0.000122,-0.000009,0.000104,-0.000022,-0.000119,-0.00001,0.000102,-0.000031,-0.00012,-0.000007,0.000102,-0.000033,-0.000122,-0.00001,0.000104,-0.000032,-0.000122,-0.000009,0.000106,-0.000022,-0.000122,-0.000009,0.000101,-0.000047,-0.000121,-0.000011,0.000103,-0.000023,-0.000119,-0.000007,0.0001,-0.000034,-0.000119,-0.000009,0.000102,-0.000028,-0.000119,-0.000008,0.000101,-0.000029,-0.000118,-0.000008,0.000099,-0.000028,-0.000118,-0.000009,0.000099,-0.000028,-0.000117,-0.000008,0.000101,-0.000027,-0.000121,-0.000009,0.000101,-0.00003,-0.000119,-0.000007,0.000101,-0.000027,-0.000118,-0.000009,0.000099,-0.000025,-0.000118,-0.000008,0.0001,-0.000027,-0.000116,-0.000009,0.0001,-0.00003,-0.000116,-0.000009,0.000097,-0.000027,-0.000116,-0.000007,0.000101,-0.000024,-0.000117,-0.000008,0.000097,-0.000025,-0.000111,-0.000009,0.000098,-0.00003,-0.000115,-0.000009,0.0001,-0.000023,-0.000114,-0.000006,0.000096,-0.000024,-0.000114,-0.000007,0.000099,-0.000023,-0.000114,-0.000007,0.0001,-0.000028,-0.000114,-0.000007,0.000098,-0.000022,-0.000113,-0.000007,0.000098,-0.000023,-0.000112,-0.000008,0.000098,-0.000025,-0.000112,-0.000007,0.000099,-0.000025,-0.000112,-0.000006,0.000098,-0.000019,-0.000114,-0.000007,0.0001,-0.000019,-0.000112,-0.000007,0.000099,-0.00002,-0.00011,-0.000006,0.000098,-0.000024,-0.000111,-0.000007,0.000097,-0.000021,-0.000112,-0.000005,0.000104,-0.000019,-0.00011,-0.000007,0.000095,-0.000022,-0.000112,-0.000008,0.000099,-0.000023,-0.000112,-0.000008,0.000097,-0.000016,-0.00011,-0.000007,0.000099,-0.000022,-0.000111,-0.000005,0.000097,-0.00002,-0.000111,-0.000005,0.000098,-0.000023,-0.00011,-0.000006,0.000097,-0.000021,-0.00011,-0.000006,0.00009,-0.000019,-0.000103,-0.000005,0.000091,-0.000018,-0.000104,-0.000005,0.000093,-0.000014,-0.000102,-0.000006,0.000091,-0.00002,-0.000103,-0.000005,0.000092,-0.000019,-0.000102,-0.000007,0.000091,-0.000023,-0.000103,-0.000005,0.000089,-0.000019,-0.000102,-0.000006,0.000092,-0.000017,-0.000103,-0.000004,0.00009,-0.000016,-0.0001,-0.000005,0.000092,-0.000016,-0.0001,-0.000006,0.000092,-0.000013,-0.000103,-0.000005,0.00009,-0.000018,-0.000101,-0.000005,0.00009,-0.000021,-0.000102,-0.000007,0.000091,-0.000015,-0.000102,-0.000005,0.000088,-0.000019,-0.0001,-0.000004,0.000091,-0.000019,-0.000102,-0.000005,0.000091,-0.000016,-0.0001,-0.000005,0.000088,-0.000015,-0.000102,-0.000007,0.00009,-0.00002,-0.000101,-0.000007,0.000089,-0.00002,-0.0001,-0.000004,0.000088,-0.000022,-0.0001,-0.000005,0.000088,-0.00002,-0.000096,-0.000005,0.00009,-0.000012,-0.0001,-0.000006,0.00009,-0.000008,-0.000098,-0.000005,0.000083,-0.000024,-0.000099,-0.000006,0.000092,-0.000017,-0.000099,-0.000007,0.000089,-0.000021,-0.000099,-0.000005,0.000087,-0.000029,-0.0001,-0.000005,0.00009,-0.000014,-0.0001,-0.000006,0.000086,-0.000018,-0.000098,-0.000006,0.000086,-0.000019,-0.000099,-0.000005,0.000085,-0.000024,-0.0001,-0.000005,0.00009,-0.000014,-0.000098,-0.000006,0.000087,-0.000017,-0.000098,-0.000005,0.000084,-0.000015,-0.000097,-0.000004,0.000087,-0.000012,-0.000097,-0.000006,0.000089,-0.000015,-0.000096,-0.000003,0.00009,-0.000009,-0.000097,-0.000004,0.000089,-0.00002,-0.000095,-0.000003,0.00009,-0.000012,-0.000093,-0.000003,0.000089,-0.000016,-0.000097,-0.000005,0.000089,-0.000009,-0.000098,-0.000005,0.000088,-0.000014,-0.000102,-0.000002,0.000074,-0.000012,-0.000096,0.000012,0.000091,-0.000007,-0.000092,-0.000003,0.000086,-0.000043,-0.000094,0,0.000095,-0.00002,-0.000094,-0.000005,0.000084,-0.000005,-0.000098,0,0.000089,-0.000019,-0.000101,-0.000006,0.000087,-0.000012,-0.000098,-0.000005,0.000095,-0.000016,-0.000096,-0.000007,0.000085,-0.000019,-0.000096,-0.000005,0.000086,-0.000014,-0.000094,-0.000004,0.000086,-0.000024,-0.000096,-0.000003,0.000082,-0.000017,-0.000096,-0.000003,0.000086,-0.000023,-0.000096,-0.000004,0.000088,-0.000026,-0.000097,-0.000003,0.000084,0,-0.000087,-0.000007,0.000085,-0.000016,-0.000095,-0.000002,0.000088,-0.000018,-0.000093,-0.000004,0.000086,-0.00001,-0.000093,-0.000003,0.000087,-0.000012,-0.000094,-0.000004,0.000086,-0.000012,-0.000094,-0.000005,0.000087,-0.000013,-0.000093,-0.000005,0.000085,-0.000017,-0.000093,-0.000005,0.000085,-0.000013,-0.000094,-0.000002,0.000085,-0.000011,-0.000093,-0.000005,0.000076,-0.00001,-0.000082,-0.000003,0.000073,-0.000013,-0.000082,-0.000002,0.000075,-0.00001,-0.000078,-0.000005,0.000074,-0.000008,-0.000079,-0.000002,0.000075,-0.000007,-0.000079,-0.000003,0.000075,-0.000007,-0.000079,-0.000001,0.000074,-0.00001,-0.000084,-0.000003,0.000075,-0.00001,-0.00008,-0.000001,0.000075,-0.000016,-0.00008,-0.000001,0.000075,-0.000007,-0.000078,-0.000004,0.000073,-0.000007,-0.000079,-0.000002,0.000079,-0.000009,-0.000079,-0.000001,0.000072,-0.00001,-0.000079,-0.000002,0.000078,-0.00001,-0.00008,-0.000002,0.000073,-0.000011,-0.000078,-0.000001,0.000073,-0.000009,-0.000079,-0.000004,0.000074,-0.000011,-0.000078,-0.000004,0.000071,-0.000009,-0.00008,-0.000001,0.000073,-0.000013,-0.000078,-0.000002,0.000074,-0.000005,-0.000077,-0.000003,0.000075,0.000002,-0.00008,-0.000002,0.000069,-0.00001,-0.00008,-0.000002,0.000077,0.000001,-0.000084,-0.000002,0.000075,-0.000011,-0.00008,-0.000001,0.000075,-0.000003,-0.000079,-0.000004,0.000073,-0.000012,-0.00008,-0.000001,0.000073,-0.000006,-0.000077,-0.000002,0.000073,-0.000007,-0.000078,-0.000002,0.000072,-0.000006,-0.000075,-0.000002,0.000073,-0.00001,-0.000079,-0.000003,0.000073,-0.000008,-0.000075,-0.000002,0.000072,-0.000006,-0.000077,-0.000002,0.000073,-0.000006,-0.000075,-0.000003,0.000073,-0.000003,-0.000078,-0.000002,0.000074,-0.000008,-0.000076,-0.000002,0.000072,-0.00001,-0.000077,-0.000002,0.000073,-0.000004,-0.000078,-0.000003,0.000067,-0.000011,-0.000076,-0.000002,0.000072,-0.000007,-0.000078,-0.000002,0.000071,-0.000006,-0.000077,-0.000002,0.000074,0,-0.000078,-0.000002,0.00007,-0.000009,-0.000077,-0.000002,0.000073,-0.000004,-0.000076,-0.000002,0.000074,-0.000008,-0.000078,-0.000001,0.000073,-0.000004,-0.000078,-0.000002,0.000068,-0.000005,-0.000075,-0.000003,0.000072,-0.000013,-0.000078,-0.000002,0.00007,-0.00001,-0.000077,-0.000002,0.000072,-0.000009,-0.000076,-0.000002,0.000072,-0.000005,-0.000075,-0.000002,0.000073,-0.000006,-0.000075,-0.000002,0.00007,-0.000003,-0.000073,-0.000002,0.000073,-0.000013,-0.000073,-0.000003,0.000074,-0.000006,-0.000077,0.000001,0.000073,-0.000009,-0.000076,-0.000002,0.000072,-0.000008,-0.000074,-0.000003,0.000072,-0.000007,-0.000074,-0.000003,0.000072,-0.000003,-0.000073,-0.000003,0.000071,-0.000011,-0.000076,0.000001,0.000072,-0.000002,-0.000075,-0.000004,0.00007,-0.000003,-0.000074,-0.000002,0.00007,-0.000007,-0.000075,-0.000002,0.000072,-0.000004,-0.000071,-0.000001,0.000069,-0.000008,-0.000074,-0.000002,0.00007,-0.000004,-0.000073,0,0.000072,-0.000007,-0.000074,-0.000002,0.00007,-0.000002,-0.000074,0,0.000071,0,-0.000074,-0.000002,0.00007,-0.000003,-0.000076,-0.000001,0.000073,-0.000007,-0.000074,-0.000003,0.00007,-0.000002,-0.000071,-0.000002,0.000072,-0.00001,-0.000073,-0.000001,0.000069,-0.000009,-0.000072,-0.000002,0.00007,-0.000004,-0.000075,-0.000001,0.00007,-0.000008,-0.000074,-0.000002,0.000069,0.000002,-0.000076,-0.000002,0.00007,-0.000001,-0.000073,0,0.000071,-0.000002,-0.000074,-0.000001,0.000071,-0.000009,-0.000072,0,0.000072,0.000004,-0.000071,-0.000001,0.00007,-0.000009,-0.000072,0,0.000071,-0.000004,-0.000072,-0.000002,0.000068,-0.000015,-0.000076,-0.000003,0.000071,-0.000008,-0.000071,-0.000004,0.000065,-0.000001,-0.00007,-0.000001,0.000066,-0.000005,-0.000069,0,0.000072,-0.000002,-0.00007,-0.000003,0.000068,-0.000006,-0.000071,-0.000002,0.000071,0.000005,-0.000073,-0.000004,0.000072,-0.000013,-0.000069,0,0.000084,0.000015,-0.000066,0.000001,0.000074,0.000007,-0.000065,-0.000001,0.000071,0.000001,-0.00007,0,0.000069,-0.000001,-0.000069,-0.000002,0.000073,-0.000006,-0.000071,-0.000007,0.000065,-0.000008,-0.000071,-0.000005,0.000068,-0.000014,-0.000071,-0.000004,0.000064,-0.000005,-0.000068,0.000001,0.000066,-0.000002,-0.000072,0,0.000071,0,-0.00007,-0.000001,0.00007,-0.000009,-0.000072,-0.000003,0.000066,-0.000008,-0.000072,-0.000001,0.000068,0.000001,-0.000073,-0.000002,0.000068,0.000001,-0.00007,0.000001,0.000069,-0.000004,-0.00007,-0.000003,0.000068,-0.000005,-0.000069,0.000001,0.000065,-0.000008,-0.000062,0,0.000061,0.000002,-0.000065,-0.000001,0.000064,-0.000004,-0.000065,0,0.000068,-0.000003,-0.000064,-0.000001,0.000062,-0.000002,-0.000063,-0.000002,0.000063,0.000002,-0.000064,0,0.000062,-0.000005,-0.000067,0,0.000062,-0.000005,-0.000065,-0.000001,0.000064,-0.000007,-0.000061,0.000001,0.000063,0.000008,-0.000066,0,0.000064,0.000003,-0.000065,0,0.000064,-0.000001,-0.000065,-0.000002,0.000062,0.000002,-0.000062,0,0.000059,0,-0.000064,-0.000003,0.000064,0.000005,-0.000063,-0.000001,0.000064,0.000001,-0.000065,0.000001,0.000062,-0.000007,-0.000064,0,0.000063,-0.000005,-0.000065,-0.000002,0.000065,-0.000005,-0.000064,-0.000001,0.000062,-0.000002,-0.000065,-0.000001,0.000064,0.000004,-0.000064,0,0.000061,-0.000004,-0.000064,0,0.000062,0.000001,-0.000064,-0.000001,0.000062,-0.000002,-0.000065,0,0.000062,0.000001,-0.000062,-0.000002,0.000063,0.000005,-0.000063,-0.000001,0.000064,0.000002,-0.000063,0,0.000064,0.000001,-0.000063,0.000001,0.000062,-0.000003,-0.000061,-0.000001,0.000062,0.000001,-0.000062,-0.000001,0.000064,-0.000002,-0.000064,0,0.000061,0,-0.000063,-0.000002,0.00006,0.000002,-0.000063,0,0.000062,0,-0.000063,-0.000002,0.000063,-0.000001,-0.000063,0,0.000064,0,-0.000063,0,0.000062,0.000003,-0.000064,0.000001,0.000063,-0.000001,-0.000062,-0.000001,0.000064,-0.000003,-0.000063,0.000002,0.000062,-0.000002,-0.000061,0,0.000061,0.000007,-0.000063,-0.000001,0.000062,0.000013,-0.00006,0.000002,0.000063,-0.000005,-0.000067,-0.000002,0.000074,0,-0.000066]}

const ChorusStrings = {"real":[0,-0.056752,-0.485551,0.414947,0.037289,-0.089027,0.041126,0.025816,-0.000195,-0.002759,-0.019563,0.00088,-0.017563,-0.002858,0.001327,-0.000568,-0.000064,-0.000954,-0.000392,-0.000428,0.001213,-0.001126,-0.00021,0.000262,0.000032,-0.00007,-0.000023,0.000035,0.000059,0.000468,0.000205,-0.000136,-0.000039,-0.000018,-0.000028,-0.000004,0.000003,-0.000003,-0.000021,0.000005,-0.000025,0.000053,0.000015,-0.00005,0.000002,-0.000012,-0.000002,-0.000014,0.000017,-0.000003,0.000029,-0.000006,-0.000044,0.000007,-0.000008,0.000016,0.000002,-0.000013,0.000005,-0.000003,0.000003,0.00001,0.000027,-0.000035,-0.000101,-0.000019,0.000009,-0.00001,0.000003,0.000011,-0.000029,-0.000005,0.000114,-0.000078,0.000039,0.000011,0.000036,0.000031,0.000054,0.000061,-0.000064,0.000327,-0.00001,0.000235,0.000073,0.000036,-0.000122,-0.000153,0.000127,0.000054,-0.000419,0.000104,0.000044,0.000009,-0.000056,0.000209,-0.000268,-0.00017,0.000243,-0.000112,-0.000111,-0.000019,-0.000009,0.000143,0.000004,0.000175,0.000143,-0.00002,0.000004,-0.000012,0.000025,0.000021,0.000004,-0.000028,0.000018,0.000012,-0.000003,0,-0.000002,0.000007,-0.000005,-0.000007,-0.000021,-0.000014,0.000003,0.000002,-0.000005,0.000004,-0.000002,0,0.000002,-0.000002,0,0,-0.000002,-0.000004,0.000003,0.000001,-0.000001,0,0.000003,-0.000001,0.000001,-0.000001,0,0.000005,0,0.000001,-0.000003,0.000001,0.000002,-0.000002,0.000001,0.000001,0,-0.000001,0.000006,0.000013,0.000005,-0.000005,0.000001,0.000003,-0.000003,-0.000002,0.000005,-0.000015,0.000007,-0.000012,-0.000001,-0.000004,-0.000009,-0.000012,-0.000051,0.000005,-0.000039,-0.000005,-0.000021,-0.00001,0,0.000018,-0.000004,0.000016,-0.000013,0.000046,0.000007,-0.00001,-0.000006,0.000022,-0.000007,0.00002,0.000046,-0.000035,0.000024,0.00002,0,0.000001,-0.000019,-0.000011,-0.000016,-0.000049,0.000006,-0.000007,-0.000005,0.000003,-0.000009,0.000003,0.000001,0.000003,-0.000015,-0.000001,0.000002,-0.000002,-0.000006,0.000002,0.000007,0.000011,0.000002,0.000007,-0.000003,0.000003,-0.000002,0.000001,0.000003,-0.000002,0.000002,-0.000002,0.000004,-0.000001,0.000002,0.000002,-0.000001,0.000002,0.000001,-0.000001,-0.000001,-0.000001,0,0,-0.000001,0.000001,0,0.000002,-0.000001,0,0.000002,-0.000001,0,0,-0.000001,-0.000003,-0.000002,-0.000001,0.000003,0.000001,0,0,0.000005,0.000001,0.000001,0,0.000006,0.000003,0,0.000005,0.000001,0.000031,0.000017,0.000007,0.000013,0.000002,0,-0.000007,-0.000011,0.000024,-0.000017,-0.00001,0.00001,-0.000009,0.000006,0.000005,0,-0.000027,0.000004,-0.000006,0,-0.000012,-0.000014,0.000007,0.000003,0.000002,0.000015,0.000003,0.000022,-0.00001,0.000004,0.000021,-0.000008,0.000003,-0.000002,0.000003,-0.000008,0.000013,0.000003,-0.000006,0.000001,0.000001,-0.000002,-0.000004,-0.000005,-0.000002,-0.000005,-0.000003,-0.000002,-0.000002,-0.000002,-0.000002,-0.000002,-0.000002,-0.000002,-0.000002,-0.000002,-0.000001,-0.000001,-0.000001,-0.000001,-0.000001,-0.000001,-0.000001,-0.000001,-0.000001,-0.000001,-0.000001,-0.000001,-0.000001,-0.000001,-0.000001,-0.000001,-0.000001,-0.000001,-0.000001,-0.000001,-0.000001,-0.000001,-0.000001,-0.000001,-0.000001,-0.000001,-0.000001,-0.000001,-0.000001,-0.000001,-0.000001,-0.000001,-0.000001,-0.000001,-0.000001,-0.000001,-0.000001,-0.000001,-0.000001,0,0,0,0,0,0,0,0,0,0,0,0,0,0,0,0,0,0,0,0,0,0,0,0,0,0,0,0,0,0,0,0,0,0,0,0,0,0,0,0,0,0,0,0,0,0,0,0,0,0,0,0,0,0,0,0,0,0,0,0,0,0,0,0,0,0,0,0,0,0,0,0,0,0,0,0,0,0,0,0,0,0,0,0,0,0,0,0,0,0,0,0,0,0,0,0,0,0,0,0,0,0,0,0,0,0,0,0,0,0,0,0,0,0,0,0,0,0,0,0,0,0,0,0,0,0,0,0,0,0,0,0,0,0,0,0,0,0,0,0,0,0,0,0,0,0,0,0,0,0,0,0,0,0,0,0,0,0,0,0,0,0,0,0,0,0,0,0,0,0,0,0,0,0,0,0,0,0,0,0,0,0,0,0,0,0,0,0,0,0,0,0,0,0,0,0,0,0,0,0,0,0,0,0,0,0,0,0,0,0,0,0,0,0,0,0,0,0,0,0,0,0,0,0,0,0,0,0,0,0,0,0,0,0,0,0,0,0,0,0,0,0,0,0,0,0,0,0,0,0,0,0,0,0,0,0,0,0,0,0,0,0,0,0,0,0,0,0,0,0,0,0,0,0,0,0,0,0,0,0,0,0,0,0,0,0,0,0,0,0,0,0,0,0,0,0,0,0,0,0,0,0,0,0,0,0,0,0,0,0,0,0,0,0,0,0,0,0,0,0,0,0,0,0,0,0,0,0,0,0,0,0,0,0,0,0,0,0,0,0,0,0,0,0,0,0,0,0,0,0,0,0,0,0,0,0,0,0,0,0,0,0,0,0,0,0,0,0,0,0,0,0,0,0,0,0,0,0,0,0,0,0,0,0,0,0,0,0,0,0,0,0,0,0,0,0,0,0,0,0,0,0,0,0,0,0,0,0,0,0,0,0,0,0,0,0,0,0,0,0,0,0,0,0,0,0,0,0,0,0,0,0,0,0,0,0,0,0,0,0,0,0,0,0,0,0,0,0,0,0,0,0,0,0,0,0,0,0,0,0,0,0,0,0,0,0,0,0,0,0,0,0,0,0,0,0,0,0,0,0,0,0,0,0,0,0,0,0,0,0,0,0,0,0,0,0,0,0,0,0,0,0,0,0,0,0,0,0,0,0,0,0,0,0,0,0,0,0,0,0,0,0,0,0,0,0,0,0,0,0,0,0,0,0,0,0,0,0,0,0,0,0,0,0,0,0,0,0,0,0,0,0,0,0,0,0,0,0,0,0,0,0,0,0,0,0,0,0,0,0,0,0,0,0,0,0,0,0,0,0,0,0,0,0,0,0,0,0,0,0,0,0,0,0,0,0,0,0,0,0,0,0,0,0,0,0,0,0,0,0,0,0,0,0,0,0,0,0,0,0,0,0,0,0,0,0,0,0,0,0,0,0,0,0,0,0,0,0,0,0,0,0,0,0,0,0,0,0,0,0,0,0,0,0,0,0,0,0,0,0,0,0,0,0,0,0,0,0,0,0,0,0,0,0,0,0,0,0,0,0,0,0,0,0,0,0,0,0,0,0,0,0,0,0,0,0,0,0,0,0,0,0,0,0,0,0,0,0,0,0,0,0,0,0,0,0,0,0,0,0,0,0,0,0,0,0,0,0,0,0,0,0,0,0,0,0,0,0,0,0,0,0,0,0,0,0,0,0,0,0,0,0,0,0,0,0,0,0,0,0,0,0,0,0,0,0,0,0,0,0,0,0,0,0,0,0,0,0,0,0,0,0,0,0,0,0,0,0,0,0,0,0,0,0,0,0,0,0,0,0,0,0,0,0,0,0,0,0,0,0,0,0,0,0,0,0,0,0,0,0,0,0,0,0,0,0,0,0,0,0,0,0,0,0,0,0,0,0,0,0,0,0,0,0,0,0,0,0,0,0,0,0,0,0,0,0,0,0,0,0,0,0,0,0,0,0,0,0,0,0,0,0,0,0,0,0,0,0,0,0,0,0,0,0,0,0,0,0,0,0,0,0,0,0,0,0,0,0,0,0,0,0,0,0,0,0,0,0,0,0,0,0,0,0,0,0,0,0,0,0,0,0,0,0,0,0,0,0,0,0,0,0,0,0,0,0,0,0,0,0,0,0,0,0,0,0,0,0,0,0,0,0,0,0,0,0,0,0,0,0,0,0,0,0,0,0,0,0,0,0,0,0,0,0,0,0,0,0,0,0,0,0,0,0,0,0,0,0,0,0,0,0,0,0,0,0,0,0,0,0,0,0,0,0,0,0,0,0,0,0,0,0,0,0,0,0,0,0,0,0,0,0,0,0,0,0,0,0,0,0,0,0,0,0,0,0,0,0,0,0,0,0,0,0,0,0,0,0,0,0,0,0,0,0,0,0,0,0,0,0,0,0,0,0,0,0,0,0,0,0,0,0,0,0,0,0,0,0,0,0,0,0,0,0,0,0,0,0,0,0,0,0,0,0,0,0,0,0,0,0,0,0,0,0,0,0,0,0,0,0,0,0,0,0,0,0,0,0,0,0,0,0,0,0,0,0,0,0,0,0,0,0,0,0,0,0,0,0,0,0,0,0,0,0,0,0,0,0,0,0,0,0,0,0,0,0,0,0,0,0,0,0,0,0,0,0,0,0,0,0,0,0,0,0,0,0,0,0,0,0,0,0,0,0,0,0,0,0,0,0,0,0,0,0,0,0,0,0,0,0,0,0,0,0,0,0,0,0,0,0,0,0,0,0,0,0,0,0,0,0,0,0,0,0,0,0,0,0,0,0,0,0,0,0,0,0,0,0,0,0,0,0,0,0,0,0,0,0,0,0,0,0,0,0,0,0,0,0,0,0,0,0,0,0,0,0,0,0,0,0,0,0,0,0,0,0,0,0,0,0,0,0,0,0,0,0,0,0,0,0,0,0,0,0,0,0,0,0,0,0,0,0,0,0,0,0,0,0,0,0,0,0,0,0,0,0,0,0,0,0,0,0,0,0,0,0,0,0,0,0,0,0,0,0,0,0,0,0,0,0,0,0,0,0,0,0,0,0,0,0,0,0,0,0,0,0,0,0,0,0,0,0,0,0,0,0,0,0,0,0,0,0,0,0,0,0,0,0,0,0,0,0,0,0,0,0,0,0,0,0,0,0,0,0,0,0,0,0,0,0,0,0,0,0,0,0,0,0,0,0,0,0,0,0,0,0,0,0,0,0,0,0,0,0,0,0,0,0,0,0,0,0,0,0,0,0,0,0,0,0,0,0,0,0,0,0,0,0,0,0,0,0,0,0,0,0,0,0,0,0,0,0,0,0,0,0,0,0,0,0,0,0,0,0,0,0,0,0,0,0,0,0,0,0,0,0,0,0,0,0,0,0,0,0,0,0,0,0,0,0,0,0,0,0,0,0,0,0,0,0,0,0,0,0,0,0,0,0,0,0,0,0,0,0,0,0,0,0,0,0,0,0,0,0,0,0,0,0,0,0,0,0,0,0,0,0,0,0,0,0,0,0,0,0,0,0,0,0,0,0,0,0,0,0,0,0,0,0,0,0,0,0,0,0,0,0,0,0,0,0,0,0,0,0,0,0,0,0,0,0,0,0,0,0,0,0,0,0,0,0,0,0,0,0,0,0,0,0,0,0,0,0,0,0,0,0,0,0,0,0,0,0,0,0,0,0,0,0,0,0,0,0,0,0,0,0,0,0,0,0,0,0,0,0,0,0,0,0,0,0,0,0,0,0,0,0,0,0,0,0,0,0,0,0,0,0,0,0,0,0,0,0,0,0,0,0,0,0,0,0,0,0,0,0,0,0,0,0],"imag":[0,-0.142044,0.119331,0.086961,0.000519,0.061124,-0.008195,0.003663,-0.001992,-0.005229,-0.003499,0.00294,0.003171,0.011203,0.000387,0.000902,-0.000191,0.00055,0.000462,-0.000264,0.000833,-0.000158,-0.000038,0.00001,-0.000177,-0.000061,0.000129,-0.000167,-0.000071,0.000171,0.000137,0.000078,-0.000051,-0.00005,0.00002,-0.000047,0.000034,-0.000004,-0.000042,0.000003,-0.000015,0.000026,-0.000001,-0.000013,-0.000018,-0.000034,0.000007,0.000008,-0.000019,-0.000026,0.000006,-0.000003,-0.000002,0.000005,0.000001,-0.000013,-0.000006,0.000008,-0.000017,0.000007,-0.000013,-0.000012,0.000045,0.00003,0,0.000001,-0.000025,0.000014,0.000002,-0.000019,-0.000026,0.000002,0.000055,0.000005,-0.000011,0.000013,0.000047,0.000005,0.00005,-0.000079,0.000168,0.000223,-0.000042,0.000065,-0.000034,0.000025,-0.00002,-0.000176,0.000346,0.00008,-0.000175,0.000179,0.000005,-0.000024,-0.000009,0.000154,-0.000257,-0.000065,0.000019,-0.00003,-0.00007,-0.000003,0.000012,0.0001,-0.00009,0.000048,-0.000144,-0.000059,-0.000035,-0.000013,0.000005,-0.00002,0.000007,-0.000052,0.000022,0,-0.000001,0.00001,-0.000002,-0.000005,0.000008,0.00001,-0.000013,-0.000016,0.000005,0.000004,0.000003,0.000002,0.000004,0.000001,-0.000002,0.000002,-0.000001,0.000005,-0.000005,-0.000002,0.000003,-0.000001,0.000004,0,0,0,0.000003,-0.000003,-0.000001,0.000001,-0.000001,-0.000001,0.000001,0,0,0.000003,-0.000001,0.000003,0.000002,-0.00001,-0.000008,0.000004,0,0.000002,-0.000002,0.000001,0,0.000008,0.000005,-0.000024,0.000004,0,0.000003,-0.000012,-0.000008,-0.000021,0.000012,0.000012,-0.000053,0.000033,-0.00002,-0.000005,-0.000025,-0.000005,0.000059,-0.00008,-0.000061,0.000082,-0.00004,-0.000005,0.000008,0.000024,-0.000082,0.000067,0.000053,-0.00004,0.000008,0.000019,0.000008,0.00001,-0.00003,0.000042,-0.000014,0.000015,0.000017,0.000012,0.000019,-0.000008,0.000004,-0.000003,0.000018,-0.000012,0.000005,0,-0.000013,0.000007,0.000002,-0.000002,-0.000004,0,0.000006,-0.00001,-0.000008,0.000001,-0.000003,-0.000001,-0.000002,-0.000001,0,0.000001,-0.000003,0,0.000002,-0.000002,0,-0.000002,0,-0.000001,0,-0.000002,0.000001,0.000001,0,0,0,0,-0.000001,0,-0.000002,0,-0.000002,-0.000001,0.000004,0.000004,-0.000002,-0.000001,0,0.000001,-0.000003,0,-0.000001,-0.000007,0.000011,-0.000002,0.000002,-0.000004,0.000005,0.000006,0.00001,0.000008,-0.000015,0.000015,-0.000022,0,0.000002,0.000014,0.000007,-0.000018,0.000021,0.000039,-0.000032,0.000008,0,-0.000002,-0.000021,0.000035,-0.000016,-0.000036,0.000022,-0.000007,-0.000005,-0.000003,-0.000007,0.000008,-0.000023,-0.000009,0,-0.000014,-0.000006,-0.000016,-0.000005,-0.000003,-0.000003,-0.000009,-0.000001,-0.000003,-0.000005,0.000002,-0.000006,-0.000004,-0.000003,-0.000003,-0.000002,-0.000002,-0.000001,0,-0.000001,-0.000001,-0.000001,0,0,0,0,0,0,0,0,0,0,0,0,0,0,0,0,0,0,0,0,0,0,0,0,0,0,0,0,0,0,0,0,0,0,0,0,0,0,0,0,0,0,0,0,0,0,0,0,0,0,0,0,0,0,0,0,0,0,0,0,0,0,0,0,0,0,0,0,0,0,0,0,0,0,0,0,0,0,0,0,0,0,0,0,0,0,0,0,0,0,0,0,0,0,0,0,0,0,0,0,0,0,0,0,0,0,0,0,0,0,0,0,0,0,0,0,0,0,0,0,0,0,0,0,0,0,0,0,0,0,0,0,0,0,0,0,0,0,0,0,0,0,0,0,0,0,0,0,0,0,0,0,0,0,0,0,0,0,0,0,0,0,0,0,0,0,0,0,0,0,0,0,0,0,0,0,0,0,0,0,0,0,0,0,0,0,0,0,0,0,0,0,0,0,0,0,0,0,0,0,0,0,0,0,0,0,0,0,0,0,0,0,0,0,0,0,0,0,0,0,0,0,0,0,0,0,0,0,0,0,0,0,0,0,0,0,0,0,0,0,0,0,0,0,0,0,0,0,0,0,0,0,0,0,0,0,0,0,0,0,0,0,0,0,0,0,0,0,0,0,0,0,0,0,0,0,0,0,0,0,0,0,0,0,0,0,0,0,0,0,0,0,0,0,0,0,0,0,0,0,0,0,0,0,0,0,0,0,0,0,0,0,0,0,0,0,0,0,0,0,0,0,0,0,0,0,0,0,0,0,0,0,0,0,0,0,0,0,0,0,0,0,0,0,0,0,0,0,0,0,0,0,0,0,0,0,0,0,0,0,0,0,0,0,0,0,0,0,0,0,0,0,0,0,0,0,0,0,0,0,0,0,0,0,0,0,0,0,0,0,0,0,0,0,0,0,0,0,0,0,0,0,0,0,0,0,0,0,0,0,0,0,0,0,0,0,0,0,0,0,0,0,0,0,0,0,0,0,0,0,0,0,0,0,0,0,0,0,0,0,0,0,0,0,0,0,0,0,0,0,0,0,0,0,0,0,0,0,0,0,0,0,0,0,0,0,0,0,0,0,0,0,0,0,0,0,0,0,0,0,0,0,0,0,0,0,0,0,0,0,0,0,0,0,0,0,0,0,0,0,0,0,0,0,0,0,0,0,0,0,0,0,0,0,0,0,0,0,0,0,0,0,0,0,0,0,0,0,0,0,0,0,0,0,0,0,0,0,0,0,0,0,0,0,0,0,0,0,0,0,0,0,0,0,0,0,0,0,0,0,0,0,0,0,0,0,0,0,0,0,0,0,0,0,0,0,0,0,0,0,0,0,0,0,0,0,0,0,0,0,0,0,0,0,0,0,0,0,0,0,0,0,0,0,0,0,0,0,0,0,0,0,0,0,0,0,0,0,0,0,0,0,0,0,0,0,0,0,0,0,0,0,0,0,0,0,0,0,0,0,0,0,0,0,0,0,0,0,0,0,0,0,0,0,0,0,0,0,0,0,0,0,0,0,0,0,0,0,0,0,0,0,0,0,0,0,0,0,0,0,0,0,0,0,0,0,0,0,0,0,0,0,0,0,0,0,0,0,0,0,0,0,0,0,0,0,0,0,0,0,0,0,0,0,0,0,0,0,0,0,0,0,0,0,0,0,0,0,0,0,0,0,0,0,0,0,0,0,0,0,0,0,0,0,0,0,0,0,0,0,0,0,0,0,0,0,0,0,0,0,0,0,0,0,0,0,0,0,0,0,0,0,0,0,0,0,0,0,0,0,0,0,0,0,0,0,0,0,0,0,0,0,0,0,0,0,0,0,0,0,0,0,0,0,0,0,0,0,0,0,0,0,0,0,0,0,0,0,0,0,0,0,0,0,0,0,0,0,0,0,0,0,0,0,0,0,0,0,0,0,0,0,0,0,0,0,0,0,0,0,0,0,0,0,0,0,0,0,0,0,0,0,0,0,0,0,0,0,0,0,0,0,0,0,0,0,0,0,0,0,0,0,0,0,0,0,0,0,0,0,0,0,0,0,0,0,0,0,0,0,0,0,0,0,0,0,0,0,0,0,0,0,0,0,0,0,0,0,0,0,0,0,0,0,0,0,0,0,0,0,0,0,0,0,0,0,0,0,0,0,0,0,0,0,0,0,0,0,0,0,0,0,0,0,0,0,0,0,0,0,0,0,0,0,0,0,0,0,0,0,0,0,0,0,0,0,0,0,0,0,0,0,0,0,0,0,0,0,0,0,0,0,0,0,0,0,0,0,0,0,0,0,0,0,0,0,0,0,0,0,0,0,0,0,0,0,0,0,0,0,0,0,0,0,0,0,0,0,0,0,0,0,0,0,0,0,0,0,0,0,0,0,0,0,0,0,0,0,0,0,0,0,0,0,0,0,0,0,0,0,0,0,0,0,0,0,0,0,0,0,0,0,0,0,0,0,0,0,0,0,0,0,0,0,0,0,0,0,0,0,0,0,0,0,0,0,0,0,0,0,0,0,0,0,0,0,0,0,0,0,0,0,0,0,0,0,0,0,0,0,0,0,0,0,0,0,0,0,0,0,0,0,0,0,0,0,0,0,0,0,0,0,0,0,0,0,0,0,0,0,0,0,0,0,0,0,0,0,0,0,0,0,0,0,0,0,0,0,0,0,0,0,0,0,0,0,0,0,0,0,0,0,0,0,0,0,0,0,0,0,0,0,0,0,0,0,0,0,0,0,0,0,0,0,0,0,0,0,0,0,0,0,0,0,0,0,0,0,0,0,0,0,0,0,0,0,0,0,0,0,0,0,0,0,0,0,0,0,0,0,0,0,0,0,0,0,0,0,0,0,0,0,0,0,0,0,0,0,0,0,0,0,0,0,0,0,0,0,0,0,0,0,0,0,0,0,0,0,0,0,0,0,0,0,0,0,0,0,0,0,0,0,0,0,0,0,0,0,0,0,0,0,0,0,0,0,0,0,0,0,0,0,0,0,0,0,0,0,0,0,0,0,0,0,0,0,0,0,0,0,0,0,0,0,0,0,0,0,0,0,0,0,0,0,0,0,0,0,0,0,0,0,0,0,0,0,0,0,0,0,0,0,0,0,0,0,0,0,0,0,0,0,0,0,0,0,0,0,0,0,0,0,0,0,0,0,0,0,0,0,0,0,0,0,0,0,0,0,0,0,0,0,0,0,0,0,0,0,0,0,0,0,0,0,0,0,0,0,0,0,0,0,0,0,0,0,0,0,0,0,0,0,0,0,0,0,0,0,0,0,0,0,0,0,0,0,0,0,0,0,0,0,0,0,0,0,0,0,0,0,0,0,0,0,0,0,0,0,0,0,0,0,0,0,0,0,0,0,0,0,0,0,0,0,0,0,0,0,0,0,0,0,0,0,0,0,0,0,0,0,0,0,0,0,0,0,0,0,0,0,0,0,0,0,0,0,0,0,0,0,0,0,0,0,0,0,0,0,0,0,0,0,0,0,0,0,0,0,0,0,0,0,0,0,0,0,0,0,0,0,0,0,0,0,0,0,0,0,0,0,0,0,0,0,0,0,0,0,0,0,0,0,0,0,0,0,0,0,0,0,0,0,0,0,0,0,0,0,0,0,0,0,0,0,0,0,0,0,0,0,0,0,0,0,0,0,0,0,0,0,0,0,0,0,0,0,0,0,0,0,0,0,0,0,0,0,0,0,0,0,0,0,0,0,0,0,0,0,0,0,0,0,0,0,0,0,0,0,0,0,0,0,0,0,0,0,0,0,0,0,0,0,0,0,0,0,0,0,0,0,0,0,0,0,0,0,0,0,0,0,0,0,0,0,0,0,0,0,0,0,0,0,0,0,0,0,0,0,0,0,0,0,0,0,0,0,0,0,0,0,0,0,0,0,0,0,0,0,0,0,0,0,0,0,0,0,0,0,0,0,0,0,0]}

const Piano = {"real":[0,0,-0.203569,0.5,-0.401676,0.137128,-0.104117,0.115965,-0.004413,0.067884,-0.00888,0.0793,-0.038756,0.011882,-0.030883,0.027608,-0.013429,0.00393,-0.014029,0.00972,-0.007653,0.007866,-0.032029,0.046127,-0.024155,0.023095,-0.005522,0.004511,-0.003593,0.011248,-0.004919,0.008505,-0.00292,0.00152,-0.005641,0.002615,-0.001866,0.001316,-0.00032,0.0008,-0.000957,0.001989,-0.001172,0.001682,-0.00262,0.000544,-0.000734,0.000186,-0.000363,0.000243,-0.000142,0.000437,-0.00086,0.000117,-0.00035,0.00011,-0.000253,0.000218,-0.000061,0.000015,-0.000038,0.000017,-0.000025,0.000007,-0.000081,0.000017,-0.000064,0.000166,-0.000009,0.000013,-0.000024,0.000001,-0.000032,0.000013,-0.000018,0.000007,-0.000013,0.00001,-0.000023,0.000008,-0.000025,0.000046,-0.000035,0.000006,-0.000012,0.000012,-0.000024,0.000023,-0.000024,0.000027,-0.00001,0.000022,-0.000011,0.000021,-0.000007,0.000011,-0.000006,0.000021,-0.000014,0.000026,-0.000013,0.000003,-0.000032,0.000033,-0.000036,0.000025,-0.00002,0.000026,-0.00005,0.000028,-0.000013,0.000008,-0.000018,0.00002,-0.000086,0.00012,-0.000005,0.000012,-0.000016,0.000028,-0.000012,0.000006,-0.000015,0.000012,-0.000022,0.000012,-0.000023,0.000024,-0.000011,0.000022,-0.000009,0.000018,-0.000019,0.000013,-0.000042,0.000015,-0.000019,0.000014,-0.000019,0.000007,-0.000008,0.00003,-0.000011,0.000011,-0.000012,0.000022,-0.000007,0.000018,-0.000028,0.000025,-0.00002,0.000008,-0.000032,0.000022,-0.00001,0.000013,-0.000026,0.000013,-0.000024,0.000009,-0.000107,0.000109,-0.000007,0.000014,-0.000015,0.000007,-0.000029,0.000045,-0.000023,0.000039,-0.00001,0.000029,-0.000008,0.000036,-0.000018,0.000007,-0.000007,0.000007,-0.000025,0.00001,-0.000006,0.000022,-0.000021,0.000007,-0.000018,0.000011,-0.000011,0.00001,-0.000015,0.00002,-0.000012,0.000004,-0.000005,0.000007,-0.000007,0.000003,-0.000001,0.000006,-0.000007,0.000018,-0.000002,0.000005,-0.000008,0.000006,-0.00001,0.000016,-0.00001,0.000021,-0.000011,0.000013,-0.000011,0.000005,-0.000006,0.000016,-0.000014,0.000014,-0.000009,0.000009,-0.000004,0.000013,-0.000015,0.000004,-0.000007,0.000007,-0.000004,0.000004,-0.000009,0.00001,-0.000008,0.000013,-0.000012,0.000001,-0.000003,0.000012,-0.000004,0.000004,-0.000007,0.000008,-0.00001,0.000013,-0.000015,0.000013,-0.00001,0.000012,-0.000008,0.000011,-0.000024,0.000008,-0.000013,0.000013,-0.000018,0.000005,-0.000022,0.000037,-0.000019,0.000027,-0.000022,0.000026,-0.000029,0.000029,-0.000029,0.000031,-0.000034,0.000032,-0.000031,0.000037,-0.000033,0.000038,-0.000038,0.000039,-0.000036,0.000035,-0.000038,0.000035,-0.000034,0.000033,-0.00003,0.000029,-0.000028,0.000025,-0.000023,0.000022,-0.00002,0.000018,-0.000017,0.000015,-0.000014,0.000013,-0.000012,0.000011,-0.000011,0.00001,-0.000009,0.000009,-0.000009,0.000008,-0.000008,0.000008,-0.000008,0.000007,-0.000007,0.000007,-0.000007,0.000006,-0.000006,0.000006,-0.000006,0.000006,-0.000005,0.000006,-0.000006,0.000005,-0.000005,0.000005,-0.000005,0.000005,-0.000005,0.000005,-0.000005,0.000004,-0.000004,0.000004,-0.000005,0.000004,-0.000004,0.000004,-0.000004,0.000004,-0.000004,0.000004,-0.000004,0.000004,-0.000003,0.000004,-0.000004,0.000003,-0.000003,0.000003,-0.000004,0.000003,-0.000003,0.000003,-0.000003,0.000003,-0.000003,0.000003,-0.000003,0.000003,-0.000003,0.000003,-0.000003,0.000003,-0.000003,0.000003,-0.000003,0.000003,-0.000003,0.000003,-0.000003,0.000003,-0.000002,0.000003,-0.000003,0.000003,-0.000002,0.000003,-0.000003,0.000002,-0.000002,0.000002,-0.000003,0.000002,-0.000002,0.000002,-0.000002,0.000002,-0.000002,0.000002,-0.000002,0.000002,-0.000002,0.000002,-0.000002,0.000002,-0.000002,0.000002,-0.000002,0.000002,-0.000002,0.000002,-0.000002,0.000002,-0.000002,0.000002,-0.000002,0.000002,-0.000002,0.000002,-0.000002,0.000002,-0.000002,0.000002,-0.000002,0.000002,-0.000002,0.000002,-0.000002,0.000002,-0.000002,0.000002,-0.000002,0.000002,-0.000002,0.000002,-0.000002,0.000002,-0.000001,0.000002,-0.000002,0.000002,-0.000001,0.000002,-0.000002,0.000002,-0.000001,0.000002,-0.000002,0.000001,-0.000001,0.000002,-0.000002,0.000001,-0.000001,0.000001,-0.000002,0.000001,-0.000001,0.000001,-0.000002,0.000001,-0.000001,0.000001,-0.000001,0.000001,-0.000001,0.000001,-0.000001,0.000001,-0.000001,0.000001,-0.000001,0.000001,-0.000001,0.000001,-0.000001,0.000001,-0.000001,0.000001,-0.000001,0.000001,-0.000001,0.000001,-0.000001,0.000001,-0.000001,0.000001,-0.000001,0.000001,-0.000001,0.000001,-0.000001,0.000001,-0.000001,0.000001,-0.000001,0.000001,-0.000001,0.000001,-0.000001,0.000001,-0.000001,0.000001,-0.000001,0.000001,-0.000001,0.000001,-0.000001,0.000001,-0.000001,0.000001,-0.000001,0.000001,-0.000001,0.000001,-0.000001,0.000001,-0.000001,0.000001,-0.000001,0.000001,-0.000001,0.000001,-0.000001,0.000001,-0.000001,0.000001,-0.000001,0.000001,-0.000001,0.000001,-0.000001,0.000001,-0.000001,0.000001,-0.000001,0.000001,-0.000001,0.000001,-0.000001,0.000001,-0.000001,0.000001,-0.000001,0.000001,-0.000001,0.000001,-0.000001,0.000001,-0.000001,0.000001,-0.000001,0.000001,-0.000001,0.000001,-0.000001,0.000001,-0.000001,0.000001,-0.000001,0.000001,-0.000001,0.000001,-0.000001,0.000001,-0.000001,0.000001,-0.000001,0.000001,-0.000001,0.000001,-0.000001,0.000001,-0.000001,0.000001,-0.000001,0.000001,-0.000001,0.000001,-0.000001,0.000001,-0.000001,0.000001,-0.000001,0.000001,-0.000001,0.000001,-0.000001,0.000001,-0.000001,0.000001,-0.000001,0.000001,-0.000001,0.000001,-0.000001,0.000001,-0.000001,0.000001,-0.000001,0.000001,-0.000001,0.000001,-0.000001,0.000001,-0.000001,0.000001,-0.000001,0.000001,-0.000001,0.000001,-0.000001,0.000001,-0.000001,0.000001,-0.000001,0.000001,-0.000001,0.000001,-0.000001,0.000001,-0.000001,0.000001,-0.000001,0.000001,-0.000001,0.000001,-0.000001,0.000001,-0.000001,0.000001,-0.000001,0.000001,0,0.000001,-0.000001,0.000001,0,0.000001,-0.000001,0.000001,0,0.000001,-0.000001,0.000001,0,0.000001,-0.000001,0.000001,0,0.000001,-0.000001,0.000001,0,0.000001,-0.000001,0.000001,0,0.000001,-0.000001,0,0,0.000001,-0.000001,0,0,0,-0.000001,0,0,0,-0.000001,0,0,0,-0.000001,0,0,0,-0.000001,0,0,0,0,0,0,0,0,0,0,0,0,0,0,0,0,0,0,0,0,0,0,0,0,0,0,0,0,0,0,0,0,0,0,0,0,0,0,0,0,0,0,0,0,0,0,0,0,0,0,0,0,0,0,0,0,0,0,0,0,0,0,0,0,0,0,0,0,0,0,0,0,0,0,0,0,0,0,0,0,0,0,0,0,0,0,0,0,0,0,0,0,0,0,0,0,0,0,0,0,0,0,0,0,0,0,0,0,0,0,0,0,0,0,0,0,0,0,0,0,0,0,0,0,0,0,0,0,0,0,0,0,0,0,0,0,0,0,0,0,0,0,0,0,0,0,0,0,0,0,0,0,0,0,0,0,0,0,0,0,0,0,0,0,0,0,0,0,0,0,0,0,0,0,0,0,0,0,0,0,0,0,0,0,0,0,0,0,0,0,0,0,0,0,0,0,0,0,0,0,0,0,0,0,0,0,0,0,0,0,0,0,0,0,0,0,0,0,0,0,0,0,0,0,0,0,0,0,0,0,0,0,0,0,0,0,0,0,0,0,0,0,0,0,0,0,0,0,0,0,0,0,0,0,0,0,0,0,0,0,0,0,0,0,0,0,0,0,0,0,0,0,0,0,0,0,0,0,0,0,0,0,0,0,0,0,0,0,0,0,0,0,0,0,0,0,0,0,0,0,0,0,0,0,0,0,0,0,0,0,0,0,0,0,0,0,0,0,0,0,0,0,0,0,0,0,0,0,0,0,0,0,0,0,0,0,0,0,0,0,0,0,0,0,0,0,0,0,0,0,0,0,0,0,0,0,0,0,0,0,0,0,0,0,0,0,0,0,0,0,0,0,0,0,0,0,0,0,0,0,0,0,0,0,0,0,0,0,0,0,0,0,0,0,0,0,0,0,0,0,0,0,0,0,0,0,0,0,0,0,0,0,0,0,0,0,0,0,0,0,0,0,0,0,0,0,0,0,0,0,0,0,0,0,0,0,0,0,0,0,0,0,0,0,0,0,0,0,0,0,0,0,0,0,0,0,0,0,0,0,0,0,0,0,0,0,0,0,0,0,0,0,0,0,0,0,0,0,0,0,0,0,0,0,0,0,0,0,0,0,0,0,0,0,0,0,0,0,0,0,0,0,0,0,0,0,0,0,0,0,0,0,0,0,0,0,0,0,0,0,0,0,0,0,0,0,0,0,0,0,0,0,0,0,0,0,0,0,0,0,0,0,0,0,0,0,0,0,0,0,0,0,0,0,0,0,0,0,0,0,0,0,0,0,0,0,0,0,0,0,0,0,0,0,0,0,0,0,0,0,0,0,0,0,0,0,0,0,0,0,0,0,0,0,0,0,0,0,0,0,0,0,0,0,0,0,0,0,0,0,0,0,0,0,0,0,0,0,0,0,0,0,0,0,0,0,0,0,0,0,0,0,0,0,0,0,0,0,0,0,0,0,0,0,0,0,0,0,0,0,0,0,0,0,0,0,0,0,0,0,0,0,0,0,0,0,0,0,0,0,0,0,0,0,0,0,0,0,0,0,0,0,0,0,0,0,0,0,0,0,0,0,0,0,0,0,0,0,0,0,0,0,0,0,0,0,0,0,0,0,0,0,0,0,0,0,0,0,0,0,0,0,0,0,0,0,0,0,0,0,0,0,0,0,0,0,0,0,0,0,0,0,0,0,0,0,0,0,0,0,0,0,0,0,0,0,0,0,0,0,0,0,0,0,0,0,0,0,0,0,0,0,0,0,0,0,0,0,0,0,0,0,0,0,0,0,0,0,0,0,0,0,0,0,0,0,0,0,0,0,0,0,0,0,0,0,0,0,0,0,0,0,0,0,0,0,0,0,0,0,0,0,0,0,0,0,0,0,0,0,0,0,0,0,0,0,0,0,0,0,0,0,0,0,0,0,0,0,0,0,0,0,0,0,0,0,0,0,0,0,0,0,0,0,0,0,0,0,0,0,0,0,0,0,0,0,0,0,0,0,0,0,0,0,0,0,0,0,0,0,0,0,0,0,0,0,0,0,0,0,0,0,0,0,0,0,0,0,0,0,0,0,0,0,0,0,0,0,0,0,0,0,0,0,0,0,0,0,0,0,0,0,0,0,0,0,0,0,0,0,0,0,0,0,0,0,0,0,0,0,0,0,0,0,0,0,0,0,0,0,0,0,0,0,0,0,0,0,0,0,0,0,0,0,0,0,0,0,0,0,0,0,0,0,0,0,0,0,0,0,0,0,0,0,0,0,0,0,0,0,0,0,0,0,0,0,0,0,0,0,0,0,0,0,0,0,0,0,0,0,0,0,0,0,0,0,0,0,0,0,0,0,0,0,0,0,0,0,0,0,0,0,0,0,0,0,0,0,0,0,0,0,0,0,0,0,0,0,0,0,0,0,0,0,0,0,0,0,0,0,0,0,0,0,0,0,0,0,0,0,0,0,0,0,0,0,0,0,0,0,0,0,0,0,0,0,0,0,0,0,0,0,0,0,0,0,0,0,0,0,0,0,0,0,0,0,0,0,0,0,0,0,0,0,0,0,0,0,0,0,0,0,0,0,0,0,0,0,0,0,0,0,0,0,0,0,0,0,0,0,0,0,0,0,0,0,0,0,0,0,0,0,0,0,0,0,0,0,0,0,0,0,0,0,0,0,0,0,0,0,0,0,0,0,0,0,0,0,0,0,0,0,0,0,0,0,0,0,0,0,0,0,0,0,0,0,0,0,0,0,0,0,0,0,0,0,0,0,0,0,0,0,0,0,0,0,0,0,0,0,0,0,0,0,0,0,0,0,0,0,0,0,0,0,0,0,0,0,0,0,0,0,0,0,0,0,0,0,0,0,0,0,0,0,0,0,0,0,0,0,0,0,0,0,0,0,0,0,0,0,0,0,0,0,0,0,0,0,0,0,0,0,0,0,0,0,0,0,0,0,0,0,0,0,0,0,0,0,0,0,0,0,0,0,0,0,0,0,0,0,0,0,0,0,0,0,0,0,0,0,0,0,0,0,0,0,0,0,0,0,0,0,0,0,0,0,0,0,0,0,0,0,0,0,0,0,0,0,0,0,0,0,0,0,0,0,0,0,0,0,0,0,0,0,0,0,0,0,0,0,0,0,0,0,0,0,0,0,0],"imag":[0,0.147621,-0.000001,0.000007,-0.00001,0.000005,-0.000006,0.000009,0,0.000008,-0.000001,0.000014,-0.000008,0.000003,-0.000009,0.000009,-0.000005,0.000002,-0.000007,0.000005,-0.000005,0.000005,-0.000023,0.000037,-0.000021,0.000022,-0.000006,0.000005,-0.000004,0.000014,-0.000007,0.000012,-0.000004,0.000002,-0.00001,0.000005,-0.000004,0.000003,-0.000001,0.000002,-0.000002,0.000005,-0.000003,0.000005,-0.000008,0.000002,-0.000002,0.000001,-0.000001,0.000001,-0.000001,0.000002,-0.000003,0,-0.000002,0,-0.000001,0.000001,0,0,0,0,0,0,0,0,0,0.000001,0,0,0,0,0,0,0,0,0,0,0,0,0,0,0,0,0,0,0,0,0,0,0,0,0,0,0,0,0,0,0,0,0,0,0,0.000001,-0.000001,0,0,0,-0.000001,0,0,0,0,0,-0.000002,0.000002,0,0,0,0.000001,0,0,0,0,0,0,-0.000001,0.000001,0,0.000001,0,0,-0.000001,0,-0.000001,0,-0.000001,0,-0.000001,0,0,0.000001,0,0,0,0.000001,0,0.000001,-0.000001,0.000001,-0.000001,0,-0.000001,0.000001,0,0,-0.000001,0,-0.000001,0,-0.000004,0.000004,0,0.000001,-0.000001,0,-0.000001,0.000002,-0.000001,0.000002,0,0.000001,0,0.000002,-0.000001,0,0,0,-0.000001,0,0,0.000001,-0.000001,0,-0.000001,0.000001,-0.000001,0.000001,-0.000001,0.000001,-0.000001,0,0,0,0,0,0,0,0,0.000001,0,0,0,0,-0.000001,0.000001,-0.000001,0.000001,-0.000001,0.000001,-0.000001,0,0,0.000001,-0.000001,0.000001,-0.000001,0.000001,0,0.000001,-0.000001,0,-0.000001,0,0,0,-0.000001,0.000001,-0.000001,0.000001,-0.000001,0,0,0.000001,0,0,-0.000001,0.000001,-0.000001,0.000001,-0.000001,0.000001,-0.000001,0.000001,-0.000001,0.000001,-0.000002,0.000001,-0.000001,0.000001,-0.000002,0,-0.000002,0.000004,-0.000002,0.000003,-0.000002,0.000003,-0.000003,0.000003,-0.000003,0.000003,-0.000003,0.000003,-0.000003,0.000004,-0.000004,0.000004,-0.000004,0.000004,-0.000004,0.000004,-0.000004,0.000004,-0.000004,0.000004,-0.000003,0.000003,-0.000003,0.000003,-0.000003,0.000003,-0.000002,0.000002,-0.000002,0.000002,-0.000002,0.000002,-0.000001,0.000001,-0.000001,0.000001,-0.000001,0.000001,-0.000001,0.000001,-0.000001,0.000001,-0.000001,0.000001,-0.000001,0.000001,-0.000001,0.000001,-0.000001,0.000001,-0.000001,0.000001,-0.000001,0.000001,-0.000001,0.000001,-0.000001,0.000001,-0.000001,0.000001,-0.000001,0.000001,-0.000001,0.000001,-0.000001,0.000001,-0.000001,0.000001,-0.000001,0.000001,-0.000001,0.000001,-0.000001,0.000001,-0.000001,0.000001,-0.000001,0.000001,-0.000001,0.000001,-0.000001,0.000001,-0.000001,0.000001,-0.000001,0.000001,-0.000001,0.000001,-0.000001,0.000001,-0.000001,0.000001,-0.000001,0.000001,-0.000001,0.000001,0,0.000001,-0.000001,0.000001,0,0.000001,-0.000001,0.000001,0,0.000001,-0.000001,0.000001,0,0.000001,-0.000001,0,0,0.000001,-0.000001,0,0,0,-0.000001,0,0,0,-0.000001,0,0,0,-0.000001,0,0,0,-0.000001,0,0,0,0,0,0,0,0,0,0,0,0,0,0,0,0,0,0,0,0,0,0,0,0,0,0,0,0,0,0,0,0,0,0,0,0,0,0,0,0,0,0,0,0,0,0,0,0,0,0,0,0,0,0,0,0,0,0,0,0,0,0,0,0,0,0,0,0,0,0,0,0,0,0,0,0,0,0,0,0,0,0,0,0,0,0,0,0,0,0,0,0,0,0,0,0,0,0,0,0,0,0,0,0,0,0,0,0,0,0,0,0,0,0,0,0,0,0,0,0,0,0,0,0,0,0,0,0,0,0,0,0,0,0,0,0,0,0,0,0,0,0,0,0,0,0,0,0,0,0,0,0,0,0,0,0,0,0,0,0,0,0,0,0,0,0,0,0,0,0,0,0,0,0,0,0,0,0,0,0,0,0,0,0,0,0,0,0,0,0,0,0,0,0,0,0,0,0,0,0,0,0,0,0,0,0,0,0,0,0,0,0,0,0,0,0,0,0,0,0,0,0,0,0,0,0,0,0,0,0,0,0,0,0,0,0,0,0,0,0,0,0,0,0,0,0,0,0,0,0,0,0,0,0,0,0,0,0,0,0,0,0,0,0,0,0,0,0,0,0,0,0,0,0,0,0,0,0,0,0,0,0,0,0,0,0,0,0,0,0,0,0,0,0,0,0,0,0,0,0,0,0,0,0,0,0,0,0,0,0,0,0,0,0,0,0,0,0,0,0,0,0,0,0,0,0,0,0,0,0,0,0,0,0,0,0,0,0,0,0,0,0,0,0,0,0,0,0,0,0,0,0,0,0,0,0,0,0,0,0,0,0,0,0,0,0,0,0,0,0,0,0,0,0,0,0,0,0,0,0,0,0,0,0,0,0,0,0,0,0,0,0,0,0,0,0,0,0,0,0,0,0,0,0,0,0,0,0,0,0,0,0,0,0,0,0,0,0,0,0,0,0,0,0,0,0,0,0,0,0,0,0,0,0,0,0,0,0,0,0,0,0,0,0,0,0,0,0,0,0,0,0,0,0,0,0,0,0,0,0,0,0,0,0,0,0,0,0,0,0,0,0,0,0,0,0,0,0,0,0,0,0,0,0,0,0,0,0,0,0,0,0,0,0,0,0,0,0,0,0,0,0,0,0,0,0,0,0,0,0,0,0,0,0,0,0,0,0,0,0,0,0,0,0,0,0,0,0,0,0,0,0,0,0,0,0,0,0,0,0,0,0,0,0,0,0,0,0,0,0,0,0,0,0,0,0,0,0,0,0,0,0,0,0,0,0,0,0,0,0,0,0,0,0,0,0,0,0,0,0,0,0,0,0,0,0,0,0,0,0,0,0,0,0,0,0,0,0,0,0,0,0,0,0,0,0,0,0,0,0,0,0,0,0,0,0,0,0,0,0,0,0,0,0,0,0,0,0,0,0,0,0,0,0,0,0,0,0,0,0,0,0,0,0,0,0,0,0,0,0,0,0,0,0,0,0,0,0,0,0,0,0,0,0,0,0,0,0,0,0,0,0,0,0,0,0,0,0,0,0,0,0,0,0,0,0,0,0,0,0,0,0,0,0,0,0,0,0,0,0,0,0,0,0,0,0,0,0,0,0,0,0,0,0,0,0,0,0,0,0,0,0,0,0,0,0,0,0,0,0,0,0,0,0,0,0,0,0,0,0,0,0,0,0,0,0,0,0,0,0,0,0,0,0,0,0,0,0,0,0,0,0,0,0,0,0,0,0,0,0,0,0,0,0,0,0,0,0,0,0,0,0,0,0,0,0,0,0,0,0,0,0,0,0,0,0,0,0,0,0,0,0,0,0,0,0,0,0,0,0,0,0,0,0,0,0,0,0,0,0,0,0,0,0,0,0,0,0,0,0,0,0,0,0,0,0,0,0,0,0,0,0,0,0,0,0,0,0,0,0,0,0,0,0,0,0,0,0,0,0,0,0,0,0,0,0,0,0,0,0,0,0,0,0,0,0,0,0,0,0,0,0,0,0,0,0,0,0,0,0,0,0,0,0,0,0,0,0,0,0,0,0,0,0,0,0,0,0,0,0,0,0,0,0,0,0,0,0,0,0,0,0,0,0,0,0,0,0,0,0,0,0,0,0,0,0,0,0,0,0,0,0,0,0,0,0,0,0,0,0,0,0,0,0,0,0,0,0,0,0,0,0,0,0,0,0,0,0,0,0,0,0,0,0,0,0,0,0,0,0,0,0,0,0,0,0,0,0,0,0,0,0,0,0,0,0,0,0,0,0,0,0,0,0,0,0,0,0,0,0,0,0,0,0,0,0,0,0,0,0,0,0,0,0,0,0,0,0,0,0,0,0,0,0,0,0,0,0,0,0,0,0,0,0,0,0,0,0,0,0,0,0,0,0,0,0,0,0,0,0,0,0,0,0,0,0,0,0,0,0,0,0,0,0,0,0,0,0,0,0,0,0,0,0,0,0,0,0,0,0,0,0,0,0,0,0,0,0,0,0,0,0,0,0,0,0,0,0,0,0,0,0,0,0,0,0,0,0,0,0,0,0,0,0,0,0,0,0,0,0,0,0,0,0,0,0,0,0,0,0,0,0,0,0,0,0,0,0,0,0,0,0,0,0,0,0,0,0,0,0,0,0,0,0,0,0,0,0,0,0,0,0,0,0,0,0,0,0,0,0,0,0,0,0,0,0,0,0,0,0,0,0,0,0,0,0,0,0,0,0,0,0,0,0,0,0,0,0,0,0,0,0,0,0,0,0,0,0,0,0,0,0,0,0,0,0,0,0,0,0,0,0,0,0,0,0,0,0,0,0,0,0,0,0,0,0,0,0,0,0,0,0,0,0,0,0,0,0,0,0,0,0,0,0,0,0,0,0,0,0,0,0,0,0,0,0,0,0,0,0,0,0,0,0,0,0,0,0,0,0,0,0,0,0,0,0,0,0,0,0,0,0,0,0,0,0,0,0,0,0,0,0,0,0,0,0,0,0,0,0,0,0,0,0,0,0,0,0,0,0,0,0,0,0,0,0,0,0,0,0,0,0,0,0,0,0,0,0,0,0,0,0,0,0,0,0,0,0,0,0,0,0,0,0,0,0,0,0,0,0,0,0,0,0,0,0,0,0,0,0,0,0,0,0,0,0,0,0,0,0,0,0,0,0,0,0,0,0,0,0,0,0,0,0,0,0,0,0,0,0,0,0,0,0,0,0,0,0,0,0,0,0,0,0,0,0,0,0,0,0,0,0,0,0,0,0,0,0,0,0,0,0,0,0,0,0,0,0,0,0,0,0,0,0,0,0,0,0,0,0,0,0,0,0,0,0,0,0,0,0,0,0,0,0,0,0,0,0,0,0,0,0,0,0,0,0,0,0,0,0,0,0,0,0,0,0,0,0,0,0,0,0,0,0,0,0,0,0,0,0,0,0,0,0,0,0,0,0,0,0,0,0,0,0,0,0,0,0,0,0,0,0,0,0,0,0,0,0,0,0,0,0,0,0,0,0,0,0,0,0,0,0,0,0,0,0,0,0,0,0,0,0,0,0,0,0,0,0,0,0,0,0,0,0,0,0,0,0,0,0,0,0,0,0,0,0,0,0,0,0,0,0,0,0,0,0,0,0,0,0,0,0,0,0,0,0,0,0,0,0,0,0,0,0,0,0,0,0,0,0,0,0,0,0,0,0,0,0,0,0,0,0,0,0,0,0,0,0,0,0,0,0,0,0,0,0,0,0,0,0,0,0,0,0,0,0,0,0,0,0,0]}

const Triangle = {"real":[0,0.810569,0,0.090063,0,0.032423,0,0.016542,0,0.010007,0,0.006699,0,0.004796,0,0.003603,0,0.002805,0,0.002245,0,0.001838,0,0.001532,0,0.001297,0,0.001112,0,0.000964,0,0.000843,0,0.000744,0,0.000662,0,0.000592,0,0.000533,0,0.000482,0,0.000438,0,0.0004,0,0.000367,0,0.000338,0,0.000312,0,0.000289,0,0.000268,0,0.000249,0,0.000233,0,0.000218,0,0.000204,0,0.000192,0,0.000181,0,0.00017,0,0.000161,0,0.000152,0,0.000144,0,0.000137,0,0.00013,0,0.000124,0,0.000118,0,0.000112,0,0.000107,0,0.000102,0,0.000098,0,0.000094,0,0.00009,0,0.000086,0,0.000083,0,0.000079,0,0.000076,0,0.000074,0,0.000071,0,0.000068,0,0.000066,0,0.000063,0,0.000061,0,0.000059,0,0.000057,0,0.000055,0,0.000054,0,0.000052,0,0.00005,0,0.000049,0,0.000047,0,0.000046,0,0.000044,0,0.000043,0,0.000042,0,0.000041,0,0.00004,0,0.000039,0,0.000038,0,0.000037,0,0.000036,0,0.000035,0,0.000034,0,0.000033,0,0.000032,0,0.000031,0,0.000031,0,0.00003,0,0.000029,0,0.000028,0,0.000028,0,0.000027,0,0.000026,0,0.000026,0,0.000025,0,0.000025,0,0.000024,0,0.000024,0,0.000023,0,0.000023,0,0.000022,0,0.000022,0,0.000021,0,0.000021,0,0.00002,0,0.00002,0,0.00002,0,0.000019,0,0.000019,0,0.000019,0,0.000018,0,0.000018,0,0.000018,0,0.000017,0,0.000017,0,0.000017,0,0.000016,0,0.000016,0,0.000016,0,0.000015,0,0.000015,0,0.000015,0,0.000015,0,0.000014,0,0.000014,0,0.000014,0,0.000014,0,0.000014,0,0.000013,0,0.000013,0,0.000013,0,0.000013,0,0.000012,0,0.000012,0,0.000012,0,0.000012,0,0.000012,0,0.000012,0,0.000011,0,0.000011,0,0.000011,0,0.000011,0,0.000011,0,0.000011,0,0.00001,0,0.00001,0,0.00001,0,0.00001,0,0.00001,0,0.00001,0,0.00001,0,0.000009,0,0.000009,0,0.000009,0,0.000009,0,0.000009,0,0.000009,0,0.000009,0,0.000009,0,0.000008,0,0.000008,0,0.000008,0,0.000008,0,0.000008,0,0.000008,0,0.000008,0,0.000008,0,0.000008,0,0.000008,0,0.000007,0,0.000007,0,0.000007,0,0.000007,0,0.000007,0,0.000007,0,0.000007,0,0.000007,0,0.000007,0,0.000007,0,0.000007,0,0.000007,0,0.000007,0,0.000006,0,0.000006,0,0.000006,0,0.000006,0,0.000006,0,0.000006,0,0.000006,0,0.000006,0,0.000006,0,0.000006,0,0.000006,0,0.000006,0,0.000006,0,0.000006,0,0.000006,0,0.000005,0,0.000005,0,0.000005,0,0.000005,0,0.000005,0,0.000005,0,0.000005,0,0.000005,0,0.000005,0,0.000005,0,0.000005,0,0.000005,0,0.000005,0,0.000005,0,0.000005,0,0.000005,0,0.000005,0,0.000005,0,0.000005,0,0.000005,0,0.000004,0,0.000004,0,0.000004,0,0.000004,0,0.000004,0,0.000004,0,0.000004,0,0.000004,0,0.000004,0,0.000004,0,0.000004,0,0.000004,0,0.000004,0,0.000004,0,0.000004,0,0.000004,0,0.000004,0,0.000004,0,0.000004,0,0.000004,0,0.000004,0,0.000004,0,0.000004,0,0.000004,0,0.000004,0,0.000004,0,0.000004,0,0.000004,0,0.000004,0,0.000003,0,0.000003,0,0.000003,0,0.000003,0,0.000003,0,0.000003,0,0.000003,0,0.000003,0,0.000003,0,0.000003,0,0.000003,0,0.000003,0,0.000003,0,0.000003,0,0.000003,0,0.000003,0,0.000003,0,0.000003,0,0.000003,0,0.000003,0,0.000003,0,0.000003,0,0.000003,0,0.000003,0,0.000003,0,0.000003,0,0.000003,0,0.000003,0,0.000003,0,0.000003,0,0.000003,0,0.000003,0,0.000003,0,0.000003,0,0.000003,0,0.000003,0,0.000003,0,0.000003,0,0.000003,0,0.000003,0,0.000003,0,0.000003,0,0.000003,0,0.000003,0,0.000002,0,0.000002,0,0.000002,0,0.000002,0,0.000002,0,0.000002,0,0.000002,0,0.000002,0,0.000002,0,0.000002,0,0.000002,0,0.000002,0,0.000002,0,0.000002,0,0.000002,0,0.000002,0,0.000002,0,0.000002,0,0.000002,0,0.000002,0,0.000002,0,0.000002,0,0.000002,0,0.000002,0,0.000002,0,0.000002,0,0.000002,0,0.000002,0,0.000002,0,0.000002,0,0.000002,0,0.000002,0,0.000002,0,0.000002,0,0.000002,0,0.000002,0,0.000002,0,0.000002,0,0.000002,0,0.000002,0,0.000002,0,0.000002,0,0.000002,0,0.000002,0,0.000002,0,0.000002,0,0.000002,0,0.000002,0,0.000002,0,0.000002,0,0.000002,0,0.000002,0,0.000002,0,0.000002,0,0.000002,0,0.000002,0,0.000002,0,0.000002,0,0.000002,0,0.000002,0,0.000002,0,0.000002,0,0.000002,0,0.000002,0,0.000002,0,0.000002,0,0.000002,0,0.000002,0,0.000002,0,0.000002,0,0.000002,0,0.000002,0,0.000002,0,0.000002,0,0.000002,0,0.000002,0,0.000002,0,0.000002,0,0.000002,0,0.000002,0,0.000002,0,0.000002,0,0.000002,0,0.000001,0,0.000001,0,0.000001,0,0.000001,0,0.000001,0,0.000001,0,0.000001,0,0.000001,0,0.000001,0,0.000001,0,0.000001,0,0.000001,0,0.000001,0,0.000001,0,0.000001,0,0.000001,0,0.000001,0,0.000001,0,0.000001,0,0.000001,0,0.000001,0,0.000001,0,0.000001,0,0.000001,0,0.000001,0,0.000001,0,0.000001,0,0.000001,0,0.000001,0,0.000001,0,0.000001,0,0.000001,0,0.000001,0,0.000001,0,0.000001,0,0.000001,0,0.000001,0,0.000001,0,0.000001,0,0.000001,0,0.000001,0,0.000001,0,0.000001,0,0.000001,0,0.000001,0,0.000001,0,0.000001,0,0.000001,0,0.000001,0,0.000001,0,0.000001,0,0.000001,0,0.000001,0,0.000001,0,0.000001,0,0.000001,0,0.000001,0,0.000001,0,0.000001,0,0.000001,0,0.000001,0,0.000001,0,0.000001,0,0.000001,0,0.000001,0,0.000001,0,0.000001,0,0.000001,0,0.000001,0,0.000001,0,0.000001,0,0.000001,0,0.000001,0,0.000001,0,0.000001,0,0.000001,0,0.000001,0,0.000001,0,0.000001,0,0.000001,0,0.000001,0,0.000001,0,0.000001,0,0.000001,0,0.000001,0,0.000001,0,0.000001,0,0.000001,0,0.000001,0,0.000001,0,0.000001,0,0.000001,0,0.000001,0,0.000001,0,0.000001,0,0.000001,0,0.000001,0,0.000001,0,0.000001,0,0.000001,0,0.000001,0,0.000001,0,0.000001,0,0.000001,0,0.000001,0,0.000001,0,0.000001,0,0.000001,0,0.000001,0,0.000001,0,0.000001,0,0.000001,0,0.000001,0,0.000001,0,0.000001,0,0.000001,0,0.000001,0,0.000001,0,0.000001,0,0.000001,0,0.000001,0,0.000001,0,0.000001,0,0.000001,0,0.000001,0,0.000001,0,0.000001,0,0.000001,0,0.000001,0,0.000001,0,0.000001,0,0.000001,0,0.000001,0,0.000001,0,0.000001,0,0.000001,0,0.000001,0,0.000001,0,0.000001,0,0.000001,0,0.000001,0,0.000001,0,0.000001,0,0.000001,0,0.000001,0,0.000001,0,0.000001,0,0.000001,0,0.000001,0,0.000001,0,0.000001,0,0.000001,0,0.000001,0,0.000001,0,0.000001,0,0.000001,0,0.000001,0,0.000001,0,0.000001,0,0.000001,0,0.000001,0,0.000001,0,0.000001,0,0.000001,0,0.000001,0,0.000001,0,0.000001,0,0.000001,0,0.000001,0,0.000001,0,0.000001,0,0.000001,0,0.000001,0,0.000001,0,0.000001,0,0.000001,0,0.000001,0,0.000001,0,0.000001,0,0.000001,0,0.000001,0,0.000001,0,0.000001,0,0.000001,0,0.000001,0,0.000001,0,0.000001,0,0.000001,0,0.000001,0,0.000001,0,0.000001,0,0.000001,0,0.000001,0,0.000001,0,0.000001,0,0.000001,0,0.000001,0,0.000001,0,0.000001,0,0.000001,0,0.000001,0,0.000001,0,0.000001,0,0.000001,0,0.000001,0,0.000001,0,0.000001,0,0.000001,0,0.000001,0,0.000001,0,0.000001,0,0.000001,0,0.000001,0,0.000001,0,0.000001,0,0.000001,0,0.000001,0,0.000001,0,0.000001,0,0.000001,0,0.000001,0,0.000001,0,0.000001,0,0.000001,0,0.000001,0,0.000001,0,0.000001,0,0.000001,0,0.000001,0,0.000001,0,0.000001,0,0.000001,0,0.000001,0,0.000001,0,0.000001,0,0.000001,0,0.000001,0,0.000001,0,0.000001,0,0.000001,0,0.000001,0,0.000001,0,0.000001,0,0.000001,0,0.000001,0,0.000001,0,0.000001,0,0.000001,0,0.000001,0,0.000001,0,0.000001,0,0.000001,0,0.000001,0,0.000001,0,0.000001,0,0.000001,0,0.000001,0,0.000001,0,0.000001,0,0.000001,0,0.000001,0,0.000001,0,0.000001,0,0.000001,0,0.000001,0,0.000001,0,0.000001,0,0.000001,0,0.000001,0,0,0,0,0,0,0,0,0,0,0,0,0,0,0,0,0,0,0,0,0,0,0,0,0,0,0,0,0,0,0,0,0,0,0,0,0,0,0,0,0,0,0,0,0,0,0,0,0,0,0,0,0,0,0,0,0,0,0,0,0,0,0,0,0,0,0,0,0,0,0,0,0,0,0,0,0,0,0,0,0,0,0,0,0,0,0,0,0,0,0,0,0,0,0,0,0,0,0,0,0,0,0,0,0,0,0,0,0,0,0,0,0,0,0,0,0,0,0,0,0,0,0,0,0,0,0,0,0,0,0,0,0,0,0,0,0,0,0,0,0,0,0,0,0,0,0,0,0,0,0,0,0,0,0,0,0,0,0,0,0,0,0,0,0,0,0,0,0,0,0,0,0,0,0,0,0,0,0,0,0,0,0,0,0,0,0,0,0,0,0,0,0,0,0,0,0,0,0,0,0,0,0,0,0,0,0,0,0,0,0,0,0,0,0,0,0,0,0,0,0,0,0,0,0,0,0,0,0,0,0,0,0,0,0,0,0,0,0,0,0,0,0,0,0,0,0,0,0,0,0,0,0,0,0,0,0,0,0,0,0,0,0,0,0,0,0,0,0,0,0,0,0,0,0,0,0,0,0,0,0,0,0,0,0,0,0,0,0,0,0,0,0,0,0,0,0,0,0,0,0,0,0,0,0,0,0,0,0,0,0,0,0,0,0,0,0,0,0,0,0,0,0,0,0,0,0,0,0,0,0,0,0,0,0,0,0,0,0,0,0,0,0,0,0,0,0,0,0,0,0,0,0,0,0,0,0,0,0,0,0,0,0,0,0,0,0,0,0,0,0,0,0,0,0,0,0,0,0,0,0,0,0,0,0,0,0,0,0,0,0,0,0,0,0,0,0,0,0,0,0,0,0,0,0,0,0,0,0,0,0,0,0,0,0,0,0,0,0,0,0,0,0,0,0,0,0,0,0,0,0,0,0,0,0,0,0,0,0,0,0,0,0,0,0,0,0,0,0,0,0,0,0,0,0,0,0,0,0,0,0,0,0,0,0,0,0,0,0,0,0,0,0,0,0,0,0,0,0,0,0,0,0,0,0,0,0,0,0,0,0,0,0,0,0,0,0,0,0,0,0,0,0,0,0,0,0,0,0,0,0,0,0,0,0,0,0,0,0,0,0,0,0,0,0,0,0,0,0,0,0,0,0,0,0,0,0,0,0,0,0,0,0,0,0,0,0,0,0,0,0,0,0,0,0,0,0,0,0,0,0,0,0,0,0,0,0,0,0,0,0,0,0,0,0,0,0,0,0,0,0,0,0,0,0,0,0,0,0,0,0,0,0,0,0,0,0,0,0,0,0,0,0,0,0,0,0,0,0,0,0,0,0,0,0,0,0,0,0,0,0,0,0,0,0,0,0,0,0,0,0,0,0,0,0,0,0,0,0,0,0,0,0,0,0,0,0,0,0,0,0,0,0,0,0,0,0,0,0,0,0,0,0,0,0,0,0,0,0,0,0,0,0,0,0,0,0,0,0,0,0,0,0,0,0,0,0,0,0,0,0,0,0,0,0,0,0,0,0,0,0,0,0,0,0,0,0,0,0,0,0,0,0,0,0,0,0,0,0,0,0,0,0,0,0,0,0,0,0,0,0,0,0,0,0,0,0,0,0,0,0,0,0,0,0,0,0,0,0,0,0,0,0,0,0,0,0,0,0,0,0,0,0,0,0,0,0,0,0,0,0,0,0,0],"imag":[0,0,0,0,0,0,0,0,0,0,0,0,0,0,0,0,0,0,0,0,0,0,0,0,0,0,0,0,0,0,0,0,0,0,0,0,0,0,0,0,0,0,0,0,0,0,0,0,0,0,0,0,0,0,0,0,0,0,0,0,0,0,0,0,0,0,0,0,0,0,0,0,0,0,0,0,0,0,0,0,0,0,0,0,0,0,0,0,0,0,0,0,0,0,0,0,0,0,0,0,0,0,0,0,0,0,0,0,0,0,0,0,0,0,0,0,0,0,0,0,0,0,0,0,0,0,0,0,0,0,0,0,0,0,0,0,0,0,0,0,0,0,0,0,0,0,0,0,0,0,0,0,0,0,0,0,0,0,0,0,0,0,0,0,0,0,0,0,0,0,0,0,0,0,0,0,0,0,0,0,0,0,0,0,0,0,0,0,0,0,0,0,0,0,0,0,0,0,0,0,0,0,0,0,0,0,0,0,0,0,0,0,0,0,0,0,0,0,0,0,0,0,0,0,0,0,0,0,0,0,0,0,0,0,0,0,0,0,0,0,0,0,0,0,0,0,0,0,0,0,0,0,0,0,0,0,0,0,0,0,0,0,0,0,0,0,0,0,0,0,0,0,0,0,0,0,0,0,0,0,0,0,0,0,0,0,0,0,0,0,0,0,0,0,0,0,0,0,0,0,0,0,0,0,0,0,0,0,0,0,0,0,0,0,0,0,0,0,0,0,0,0,0,0,0,0,0,0,0,0,0,0,0,0,0,0,0,0,0,0,0,0,0,0,0,0,0,0,0,0,0,0,0,0,0,0,0,0,0,0,0,0,0,0,0,0,0,0,0,0,0,0,0,0,0,0,0,0,0,0,0,0,0,0,0,0,0,0,0,0,0,0,0,0,0,0,0,0,0,0,0,0,0,0,0,0,0,0,0,0,0,0,0,0,0,0,0,0,0,0,0,0,0,0,0,0,0,0,0,0,0,0,0,0,0,0,0,0,0,0,0,0,0,0,0,0,0,0,0,0,0,0,0,0,0,0,0,0,0,0,0,0,0,0,0,0,0,0,0,0,0,0,0,0,0,0,0,0,0,0,0,0,0,0,0,0,0,0,0,0,0,0,0,0,0,0,0,0,0,0,0,0,0,0,0,0,0,0,0,0,0,0,0,0,0,0,0,0,0,0,0,0,0,0,0,0,0,0,0,0,0,0,0,0,0,0,0,0,0,0,0,0,0,0,0,0,0,0,0,0,0,0,0,0,0,0,0,0,0,0,0,0,0,0,0,0,0,0,0,0,0,0,0,0,0,0,0,0,0,0,0,0,0,0,0,0,0,0,0,0,0,0,0,0,0,0,0,0,0,0,0,0,0,0,0,0,0,0,0,0,0,0,0,0,0,0,0,0,0,0,0,0,0,0,0,0,0,0,0,0,0,0,0,0,0,0,0,0,0,0,0,0,0,0,0,0,0,0,0,0,0,0,0,0,0,0,0,0,0,0,0,0,0,0,0,0,0,0,0,0,0,0,0,0,0,0,0,0,0,0,0,0,0,0,0,0,0,0,0,0,0,0,0,0,0,0,0,0,0,0,0,0,0,0,0,0,0,0,0,0,0,0,0,0,0,0,0,0,0,0,0,0,0,0,0,0,0,0,0,0,0,0,0,0,0,0,0,0,0,0,0,0,0,0,0,0,0,0,0,0,0,0,0,0,0,0,0,0,0,0,0,0,0,0,0,0,0,0,0,0,0,0,0,0,0,0,0,0,0,0,0,0,0,0,0,0,0,0,0,0,0,0,0,0,0,0,0,0,0,0,0,0,0,0,0,0,0,0,0,0,0,0,0,0,0,0,0,0,0,0,0,0,0,0,0,0,0,0,0,0,0,0,0,0,0,0,0,0,0,0,0,0,0,0,0,0,0,0,0,0,0,0,0,0,0,0,0,0,0,0,0,0,0,0,0,0,0,0,0,0,0,0,0,0,0,0,0,0,0,0,0,0,0,0,0,0,0,0,0,0,0,0,0,0,0,0,0,0,0,0,0,0,0,0,0,0,0,0,0,0,0,0,0,0,0,0,0,0,0,0,0,0,0,0,0,0,0,0,0,0,0,0,0,0,0,0,0,0,0,0,0,0,0,0,0,0,0,0,0,0,0,0,0,0,0,0,0,0,0,0,0,0,0,0,0,0,0,0,0,0,0,0,0,0,0,0,0,0,0,0,0,0,0,0,0,0,0,0,0,0,0,0,0,0,0,0,0,0,0,0,0,0,0,0,0,0,0,0,0,0,0,0,0,0,0,0,0,0,0,0,0,0,0,0,0,0,0,0,0,0,0,0,0,0,0,0,0,0,0,0,0,0,0,0,0,0,0,0,0,0,0,0,0,0,0,0,0,0,0,0,0,0,0,0,0,0,0,0,0,0,0,0,0,0,0,0,0,0,0,0,0,0,0,0,0,0,0,0,0,0,0,0,0,0,0,0,0,0,0,0,0,0,0,0,0,0,0,0,0,0,0,0,0,0,0,0,0,0,0,0,0,0,0,0,0,0,0,0,0,0,0,0,0,0,0,0,0,0,0,0,0,0,0,0,0,0,0,0,0,0,0,0,0,0,0,0,0,0,0,0,0,0,0,0,0,0,0,0,0,0,0,0,0,0,0,0,0,0,0,0,0,0,0,0,0,0,0,0,0,0,0,0,0,0,0,0,0,0,0,0,0,0,0,0,0,0,0,0,0,0,0,0,0,0,0,0,0,0,0,0,0,0,0,0,0,0,0,0,0,0,0,0,0,0,0,0,0,0,0,0,0,0,0,0,0,0,0,0,0,0,0,0,0,0,0,0,0,0,0,0,0,0,0,0,0,0,0,0,0,0,0,0,0,0,0,0,0,0,0,0,0,0,0,0,0,0,0,0,0,0,0,0,0,0,0,0,0,0,0,0,0,0,0,0,0,0,0,0,0,0,0,0,0,0,0,0,0,0,0,0,0,0,0,0,0,0,0,0,0,0,0,0,0,0,0,0,0,0,0,0,0,0,0,0,0,0,0,0,0,0,0,0,0,0,0,0,0,0,0,0,0,0,0,0,0,0,0,0,0,0,0,0,0,0,0,0,0,0,0,0,0,0,0,0,0,0,0,0,0,0,0,0,0,0,0,0,0,0,0,0,0,0,0,0,0,0,0,0,0,0,0,0,0,0,0,0,0,0,0,0,0,0,0,0,0,0,0,0,0,0,0,0,0,0,0,0,0,0,0,0,0,0,0,0,0,0,0,0,0,0,0,0,0,0,0,0,0,0,0,0,0,0,0,0,0,0,0,0,0,0,0,0,0,0,0,0,0,0,0,0,0,0,0,0,0,0,0,0,0,0,0,0,0,0,0,0,0,0,0,0,0,0,0,0,0,0,0,0,0,0,0,0,0,0,0,0,0,0,0,0,0,0,0,0,0,0,0,0,0,0,0,0,0,0,0,0,0,0,0,0,0,0,0,0,0,0,0,0,0,0,0,0,0,0,0,0,0,0,0,0,0,0,0,0,0,0,0,0,0,0,0,0,0,0,0,0,0,0,0,0,0,0,0,0,0,0,0,0,0,0,0,0,0,0,0,0,0,0,0,0,0,0,0,0,0,0,0,0,0,0,0,0,0,0,0,0,0,0,0,0,0,0,0,0,0,0,0,0,0,0,0,0,0,0,0,0,0,0,0,0,0,0,0,0,0,0,0,0,0,0,0,0,0,0,0,0,0,0,0,0,0,0,0,0,0,0,0,0,0,0,0,0,0,0,0,0,0,0,0,0,0,0,0,0,0,0,0,0,0,0,0,0,0,0,0,0,0,0,0,0,0,0,0,0,0,0,0,0,0,0,0,0,0,0,0,0,0,0,0,0,0,0,0,0,0,0,0,0,0,0,0,0,0,0,0,0,0,0,0,0,0,0,0,0,0,0,0,0,0,0,0,0,0,0,0,0,0,0,0,0,0,0,0,0,0,0,0,0,0,0,0,0,0,0,0,0,0,0,0,0,0,0,0,0,0,0,0,0,0,0,0,0,0,0,0,0,0,0,0,0,0,0,0,0,0,0,0,0,0,0,0,0,0,0,0,0,0,0,0,0,0,0,0,0,0,0,0,0,0,0,0,0,0,0,0,0,0,0,0,0,0,0,0,0,0,0,0,0,0,0,0,0,0,0,0,0,0,0,0,0,0,0,0,0,0,0,0,0,0,0,0,0,0,0,0,0,0,0,0,0,0,0,0,0,0,0,0,0,0,0,0,0,0,0,0,0,0,0,0,0,0,0,0,0,0,0,0,0,0,0,0,0,0,0,0,0,0,0,0,0,0,0,0,0,0,0,0,0,0,0,0,0,0,0,0,0,0,0,0,0,0,0,0,0,0,0,0,0,0,0,0,0,0,0,0,0,0,0,0,0,0,0,0,0,0,0,0,0,0,0,0,0,0,0,0,0,0,0,0,0,0,0,0,0,0,0,0,0,0,0,0,0,0,0,0,0,0,0,0,0,0,0,0,0,0,0,0,0,0,0,0,0,0,0,0,0,0,0,0,0,0,0,0,0,0,0,0,0,0,0,0,0,0,0,0,0,0,0,0,0,0,0,0,0,0,0,0,0]}

const Trombone = {"real":[0,0.171738,0.131907,-0.1948,-0.129913,-0.081043,0.049213,0.027828,-0.008357,-0.005044,0.002145,0.000773,-0.001392,-0.000916,-0.000012,0.000323,-0.000003,0.000127,-0.000135,-0.000029,-0.000031,0.000087,-0.000091,0.000005,-0.000026,0.000027,-0.000062,-0.000017,-0.000002,0.000002,0.000012,-0.000024,0.000011,-0.000011,-0.000001,0,0.000003,0.000006,-0.000009,-0.000002,0.000001,0.000007,0.000014,-0.000008,-0.000001,-0.000003,-0.000011,-0.000003,0.000004,-0.000002,-0.000004,0.000001,-0.000004,0.000001,0.000003,0.000001,0.000002,0.000003,-0.000001,-0.000005,0,0.000001,-0.000008,0.000001,0.000003,-0.000004,-0.000004,-0.000002,0.000003,0,-0.000002,-0.000009,0.000009,0.000024,0.000011,-0.000017,-0.000024,-0.000002,0,0.000002,0.000015,0.000022,0.000001,-0.000022,-0.000016,0.000001,0.000002,-0.000003,-0.000002,0.000001,-0.000001,0.000005,0.000001,-0.000001,-0.000001,0,-0.000001,-0.000003,-0.000001,-0.000002,0.000001,-0.000003,-0.000002,0.000004,0.000007,-0.000002,-0.000006,-0.000009,-0.000003,-0.000001,0.000001,0,0.000006,0,-0.000009,-0.000011,0.000003,0.000005,-0.000002,-0.000002,-0.000001,0.000001,0.000001,0,-0.000001,-0.000001,0.000001,0,-0.000001,0.000002,0.000001,0,0,0,-0.000001,0,0,-0.000002,-0.000001,0,0,0,0.000001,0.000001,-0.000001,-0.000001,-0.000002,0.000001,0.000002,-0.000001,-0.000004,0,0.000004,0.000005,0.000001,0,-0.000002,0,-0.000004,0.000001,0.000004,0.000007,0,-0.000004,0,0.000002,0.000001,-0.000001,0.000001,0,0,-0.000001,0,-0.000002,0.000001,0.000004,0,-0.000007,0.000002,0.00003,0.000007,-0.000035,0.000007,0.000111,0.000036,-0.000022,-0.000053,0,0.000001,-0.000004,0.000035,0.000082,0.00004,-0.000032,-0.000062,-0.000012,0.000012,-0.000008,-0.000006,0.000004,0.000006,0.000003,0.000001,0,0.000001,0,0,-0.000001,-0.000001,-0.000001,-0.000001,-0.000002,-0.000002,-0.000001,-0.000001,-0.000001,-0.000001,-0.000001,-0.000001,-0.000001,-0.000001,-0.000001,-0.000001,-0.000001,-0.000001,-0.000001,-0.000001,-0.000001,-0.000001,-0.000001,-0.000001,0,0,0,0,0,0,0,0,0,0,0,0,0,0,0,0,0,0,0,0,0,0,0,0,0,0,0,0,0,0,0,0,0,0,0,0,0,0,0,0,0,0,0,0,0,0,0,0,0,0,0,0,0,0,0,0,0,0,0,0,0,0,0,0,0,0,0,0,0,0,0,0,0,0,0,0,0,0,0,0,0,0,0,0,0,0,0,0,0,0,0,0,0,0,0,0,0,0,0,0,0,0,0,0,0,0,0,0,0,0,0,0,0,0,0,0,0,0,0,0,0,0,0,0,0,0,0,0,0,0,0,0,0,0,0,0,0,0,0,0,0,0,0,0,0,0,0,0,0,0,0,0,0,0,0,0,0,0,0,0,0,0,0,0,0,0,0,0,0,0,0,0,0,0,0,0,0,0,0,0,0,0,0,0,0,0,0,0,0,0,0,0,0,0,0,0,0,0,0,0,0,0,0,0,0,0,0,0,0,0,0,0,0,0,0,0,0,0,0,0,0,0,0,0,0,0,0,0,0,0,0,0,0,0,0,0,0,0,0,0,0,0,0,0,0,0,0,0,0,0,0,0,0,0,0,0,0,0,0,0,0,0,0,0,0,0,0,0,0,0,0,0,0,0,0,0,0,0,0,0,0,0,0,0,0,0,0,0,0,0,0,0,0,0,0,0,0,0,0,0,0,0,0,0,0,0,0,0,0,0,0,0,0,0,0,0,0,0,0,0,0,0,0,0,0,0,0,0,0,0,0,0,0,0,0,0,0,0,0,0,0,0,0,0,0,0,0,0,0,0,0,0,0,0,0,0,0,0,0,0,0,0,0,0,0,0,0,0,0,0,0,0,0,0,0,0,0,0,0,0,0,0,0,0,0,0,0,0,0,0,0,0,0,0,0,0,0,0,0,0,0,0,0,0,0,0,0,0,0,0,0,0,0,0,0,0,0,0,0,0,0,0,0,0,0,0,0,0,0,0,0,0,0,0,0,0,0,0,0,0,0,0,0,0,0,0,0,0,0,0,0,0,0,0,0,0,0,0,0,0,0,0,0,0,0,0,0,0,0,0,0,0,0,0,0,0,0,0,0,0,0,0,0,0,0,0,0,0,0,0,0,0,0,0,0,0,0,0,0,0,0,0,0,0,0,0,0,0,0,0,0,0,0,0,0,0,0,0,0,0,0,0,0,0,0,0,0,0,0,0,0,0,0,0,0,0,0,0,0,0,0,0,0,0,0,0,0,0,0,0,0,0,0,0,0,0,0,0,0,0,0,0,0,0,0,0,0,0,0,0,0,0,0,0,0,0,0,0,0,0,0,0,0,0,0,0,0,0,0,0,0,0,0,0,0,0,0,0,0,0,0,0,0,0,0,0,0,0,0,0,0,0,0,0,0,0,0,0,0,0,0,0,0,0,0,0,0,0,0,0,0,0,0,0,0,0,0,0,0,0,0,0,0,0,0,0,0,0,0,0,0,0,0,0,0,0,0,0,0,0,0,0,0,0,0,0,0,0,0,0,0,0,0,0,0,0,0,0,0,0,0,0,0,0,0,0,0,0,0,0,0,0,0,0,0,0,0,0,0,0,0,0,0,0,0,0,0,0,0,0,0,0,0,0,0,0,0,0,0,0,0,0,0,0,0,0,0,0,0,0,0,0,0,0,0,0,0,0,0,0,0,0,0,0,0,0,0,0,0,0,0,0,0,0,0,0,0,0,0,0,0,0,0,0,0,0,0,0,0,0,0,0,0,0,0,0,0,0,0,0,0,0,0,0,0,0,0,0,0,0,0,0,0,0,0,0,0,0,0,0,0,0,0,0,0,0,0,0,0,0,0,0,0,0,0,0,0,0,0,0,0,0,0,0,0,0,0,0,0,0,0,0,0,0,0,0,0,0,0,0,0,0,0,0,0,0,0,0,0,0,0,0,0,0,0,0,0,0,0,0,0,0,0,0,0,0,0,0,0,0,0,0,0,0,0,0,0,0,0,0,0,0,0,0,0,0,0,0,0,0,0,0,0,0,0,0,0,0,0,0,0,0,0,0,0,0,0,0,0,0,0,0,0,0,0,0,0,0,0,0,0,0,0,0,0,0,0,0,0,0,0,0,0,0,0,0,0,0,0,0,0,0,0,0,0,0,0,0,0,0,0,0,0,0,0,0,0,0,0,0,0,0,0,0,0,0,0,0,0,0,0,0,0,0,0,0,0,0,0,0,0,0,0,0,0,0,0,0,0,0,0,0,0,0,0,0,0,0,0,0,0,0,0,0,0,0,0,0,0,0,0,0,0,0,0,0,0,0,0,0,0,0,0,0,0,0,0,0,0,0,0,0,0,0,0,0,0,0,0,0,0,0,0,0,0,0,0,0,0,0,0,0,0,0,0,0,0,0,0,0,0,0,0,0,0,0,0,0,0,0,0,0,0,0,0,0,0,0,0,0,0,0,0,0,0,0,0,0,0,0,0,0,0,0,0,0,0,0,0,0,0,0,0,0,0,0,0,0,0,0,0,0,0,0,0,0,0,0,0,0,0,0,0,0,0,0,0,0,0,0,0,0,0,0,0,0,0,0,0,0,0,0,0,0,0,0,0,0,0,0,0,0,0,0,0,0,0,0,0,0,0,0,0,0,0,0,0,0,0,0,0,0,0,0,0,0,0,0,0,0,0,0,0,0,0,0,0,0,0,0,0,0,0,0,0,0,0,0,0,0,0,0,0,0,0,0,0,0,0,0,0,0,0,0,0,0,0,0,0,0,0,0,0,0,0,0,0,0,0,0,0,0,0,0,0,0,0,0,0,0,0,0,0,0,0,0,0,0,0,0,0,0,0,0,0,0,0,0,0,0,0,0,0,0,0,0,0,0,0,0,0,0,0,0,0,0,0,0,0,0,0,0,0,0,0,0,0,0,0,0,0,0,0,0,0,0,0,0,0,0,0,0,0,0,0,0,0,0,0,0,0,0,0,0,0,0,0,0,0,0,0,0,0,0,0,0,0,0,0,0,0,0,0,0,0,0,0,0,0,0,0,0,0,0,0,0,0,0,0,0,0,0,0,0,0,0,0,0,0,0,0,0,0,0,0,0,0,0,0,0,0,0,0,0,0,0,0,0,0,0,0,0,0,0,0,0,0,0,0,0,0,0,0,0,0,0,0,0,0,0,0,0,0,0,0,0,0,0,0,0,0,0,0,0,0,0,0,0,0,0,0,0,0,0,0,0,0,0,0,0,0,0,0,0,0,0,0,0,0,0,0,0,0,0,0,0,0,0,0,0,0,0,0,0,0,0,0,0,0,0,0,0,0,0,0,0,0,0,0,0,0,0,0,0,0,0,0,0,0,0,0,0,0,0,0,0,0,0,0,0,0,0,0,0,0,0,0,0,0,0,0,0,0,0,0,0,0,0,0,0,0,0,0,0,0,0,0,0,0,0,0,0,0,0,0,0,0,0,0,0,0,0,0,0,0,0,0,0,0,0,0,0,0,0,0,0,0,0,0,0,0,0,0,0,0,0,0,0,0,0,0,0,0,0,0,0,0,0,0,0,0,0,0,0,0,0,0,0,0,0,0,0,0,0,0,0,0,0,0,0,0,0,0,0,0,0,0,0,0,0,0,0,0,0,0,0,0,0,0,0,0,0,0,0,0,0,0,0,0,0,0,0,0,0,0,0,0,0,0,0,0,0,0,0,0,0,0,0,0,0,0,0,0,0,0,0,0,0,0,0,0,0,0,0,0,0,0,0,0,0,0,0,0,0,0,0,0,0,0,0,0,0,0,0,0,0,0,0,0,0,0,0,0,0,0,0,0,0,0,0,0,0,0,0,0,0,0,0,0,0,0,0,0,0,0,0,0,0,0,0,0,0,0,0,0,0,0,0,0,0,0,0,0,0,0,0,0,0,0,0,0,0,0,0,0,0,0,0,0,0,0,0,0,0,0,0,0,0,0,0,0,0,0,0,0,0,0,0,0,0,0,0,0,0,0,0,0,0,0,0,0,0,0,0,0,0,0,0,0,0,0,0,0,0,0,0,0,0,0,0,0,0,0,0,0,0,0,0,0,0,0,0,0,0,0,0,0,0,0,0,0,0,0,0,0,0,0],"imag":[0,-0.090905,0.482287,0.259485,0.009402,-0.125271,-0.046816,0.007872,0.001762,-0.010488,-0.002305,0.001791,0.001101,-0.000303,-0.000064,0.000143,0.000059,0.000116,0.00012,-0.000011,-0.000066,-0.000019,0.000024,0.000014,0.000069,0.000056,0.000005,0.000002,-0.000026,-0.000015,0.000055,0.000012,0.000046,-0.000007,0.000007,-0.000003,-0.000007,0.000002,-0.000003,-0.00001,-0.000011,-0.000004,0.000003,0.000001,0.000005,-0.000001,-0.000004,0.000001,0.000001,0.000001,0.000004,0,-0.000001,0.000001,0.000004,-0.000001,-0.000002,0,-0.000003,-0.000004,0.000003,-0.000007,0,0.000001,0.000003,0.000002,0,-0.000001,0,0.000001,0.000006,-0.000008,-0.000016,0.000013,0.000017,0.000013,0.000001,0,-0.000002,-0.000001,-0.000004,0.000007,0.000016,0.000021,-0.000008,-0.000013,0.000003,0.000006,-0.000001,0.000001,0.000002,0,0.000001,-0.000001,0.000001,0,0,-0.000004,0.000002,0,0.000001,0.000002,-0.000001,-0.000005,0.000004,0.000014,0.000005,-0.000006,-0.000007,-0.000001,-0.000001,0,0.000009,0.000009,0.000001,-0.000006,-0.000008,0.000001,0.000002,-0.000001,-0.000002,0,0.000001,0.000001,0,0,0.000002,-0.000002,0,-0.000001,0,0,-0.000001,-0.000001,0,0,0.000001,0,0,-0.000001,0,0,0,0,0.000001,0.000001,-0.000002,-0.000003,-0.000001,0.000002,-0.000001,-0.000007,-0.000002,0.000002,0.000004,0,0.000001,0.000001,-0.000002,-0.000006,-0.000002,0.000003,0.000006,0.000001,0,0,0.000002,-0.000001,-0.000001,-0.000001,0.000001,0,0,-0.000001,0,0.000003,0.000008,0.000001,-0.00001,-0.000006,0.000015,-0.000026,-0.000075,-0.00001,0.00005,0.000082,0.000023,-0.000004,0,-0.000002,-0.000045,-0.000002,0.000041,0.000093,-0.000009,-0.000034,0.000008,0.00002,-0.000001,-0.000006,-0.000001,0,-0.000002,-0.000004,-0.000003,-0.000003,-0.000002,-0.000003,-0.000002,-0.000002,-0.000002,-0.000001,-0.000001,-0.000001,-0.000001,0,0,0,0,0,0,0,0,0,0,0,0,0,0,0,0,0,0,0,0,0,0,0,0,0,0,0,0,0,0,0,0,0,0,0,0,0,0,0,0,0,0,0,0,0,0,0,0,0,0,0,0,0,0,0,0,0,0,0,0,0,0,0,0,0,0,0,0,0,0,0,0,0,0,0,0,0,0,0,0,0,0,0,0,0,0,0,0,0,0,0,0,0,0,0,0,0,0,0,0,0,0,0,0,0,0,0,0,0,0,0,0,0,0,0,0,0,0,0,0,0,0,0,0,0,0,0,0,0,0,0,0,0,0,0,0,0,0,0,0,0,0,0,0,0,0,0,0,0,0,0,0,0,0,0,0,0,0,0,0,0,0,0,0,0,0,0,0,0,0,0,0,0,0,0,0,0,0,0,0,0,0,0,0,0,0,0,0,0,0,0,0,0,0,0,0,0,0,0,0,0,0,0,0,0,0,0,0,0,0,0,0,0,0,0,0,0,0,0,0,0,0,0,0,0,0,0,0,0,0,0,0,0,0,0,0,0,0,0,0,0,0,0,0,0,0,0,0,0,0,0,0,0,0,0,0,0,0,0,0,0,0,0,0,0,0,0,0,0,0,0,0,0,0,0,0,0,0,0,0,0,0,0,0,0,0,0,0,0,0,0,0,0,0,0,0,0,0,0,0,0,0,0,0,0,0,0,0,0,0,0,0,0,0,0,0,0,0,0,0,0,0,0,0,0,0,0,0,0,0,0,0,0,0,0,0,0,0,0,0,0,0,0,0,0,0,0,0,0,0,0,0,0,0,0,0,0,0,0,0,0,0,0,0,0,0,0,0,0,0,0,0,0,0,0,0,0,0,0,0,0,0,0,0,0,0,0,0,0,0,0,0,0,0,0,0,0,0,0,0,0,0,0,0,0,0,0,0,0,0,0,0,0,0,0,0,0,0,0,0,0,0,0,0,0,0,0,0,0,0,0,0,0,0,0,0,0,0,0,0,0,0,0,0,0,0,0,0,0,0,0,0,0,0,0,0,0,0,0,0,0,0,0,0,0,0,0,0,0,0,0,0,0,0,0,0,0,0,0,0,0,0,0,0,0,0,0,0,0,0,0,0,0,0,0,0,0,0,0,0,0,0,0,0,0,0,0,0,0,0,0,0,0,0,0,0,0,0,0,0,0,0,0,0,0,0,0,0,0,0,0,0,0,0,0,0,0,0,0,0,0,0,0,0,0,0,0,0,0,0,0,0,0,0,0,0,0,0,0,0,0,0,0,0,0,0,0,0,0,0,0,0,0,0,0,0,0,0,0,0,0,0,0,0,0,0,0,0,0,0,0,0,0,0,0,0,0,0,0,0,0,0,0,0,0,0,0,0,0,0,0,0,0,0,0,0,0,0,0,0,0,0,0,0,0,0,0,0,0,0,0,0,0,0,0,0,0,0,0,0,0,0,0,0,0,0,0,0,0,0,0,0,0,0,0,0,0,0,0,0,0,0,0,0,0,0,0,0,0,0,0,0,0,0,0,0,0,0,0,0,0,0,0,0,0,0,0,0,0,0,0,0,0,0,0,0,0,0,0,0,0,0,0,0,0,0,0,0,0,0,0,0,0,0,0,0,0,0,0,0,0,0,0,0,0,0,0,0,0,0,0,0,0,0,0,0,0,0,0,0,0,0,0,0,0,0,0,0,0,0,0,0,0,0,0,0,0,0,0,0,0,0,0,0,0,0,0,0,0,0,0,0,0,0,0,0,0,0,0,0,0,0,0,0,0,0,0,0,0,0,0,0,0,0,0,0,0,0,0,0,0,0,0,0,0,0,0,0,0,0,0,0,0,0,0,0,0,0,0,0,0,0,0,0,0,0,0,0,0,0,0,0,0,0,0,0,0,0,0,0,0,0,0,0,0,0,0,0,0,0,0,0,0,0,0,0,0,0,0,0,0,0,0,0,0,0,0,0,0,0,0,0,0,0,0,0,0,0,0,0,0,0,0,0,0,0,0,0,0,0,0,0,0,0,0,0,0,0,0,0,0,0,0,0,0,0,0,0,0,0,0,0,0,0,0,0,0,0,0,0,0,0,0,0,0,0,0,0,0,0,0,0,0,0,0,0,0,0,0,0,0,0,0,0,0,0,0,0,0,0,0,0,0,0,0,0,0,0,0,0,0,0,0,0,0,0,0,0,0,0,0,0,0,0,0,0,0,0,0,0,0,0,0,0,0,0,0,0,0,0,0,0,0,0,0,0,0,0,0,0,0,0,0,0,0,0,0,0,0,0,0,0,0,0,0,0,0,0,0,0,0,0,0,0,0,0,0,0,0,0,0,0,0,0,0,0,0,0,0,0,0,0,0,0,0,0,0,0,0,0,0,0,0,0,0,0,0,0,0,0,0,0,0,0,0,0,0,0,0,0,0,0,0,0,0,0,0,0,0,0,0,0,0,0,0,0,0,0,0,0,0,0,0,0,0,0,0,0,0,0,0,0,0,0,0,0,0,0,0,0,0,0,0,0,0,0,0,0,0,0,0,0,0,0,0,0,0,0,0,0,0,0,0,0,0,0,0,0,0,0,0,0,0,0,0,0,0,0,0,0,0,0,0,0,0,0,0,0,0,0,0,0,0,0,0,0,0,0,0,0,0,0,0,0,0,0,0,0,0,0,0,0,0,0,0,0,0,0,0,0,0,0,0,0,0,0,0,0,0,0,0,0,0,0,0,0,0,0,0,0,0,0,0,0,0,0,0,0,0,0,0,0,0,0,0,0,0,0,0,0,0,0,0,0,0,0,0,0,0,0,0,0,0,0,0,0,0,0,0,0,0,0,0,0,0,0,0,0,0,0,0,0,0,0,0,0,0,0,0,0,0,0,0,0,0,0,0,0,0,0,0,0,0,0,0,0,0,0,0,0,0,0,0,0,0,0,0,0,0,0,0,0,0,0,0,0,0,0,0,0,0,0,0,0,0,0,0,0,0,0,0,0,0,0,0,0,0,0,0,0,0,0,0,0,0,0,0,0,0,0,0,0,0,0,0,0,0,0,0,0,0,0,0,0,0,0,0,0,0,0,0,0,0,0,0,0,0,0,0,0,0,0,0,0,0,0,0,0,0,0,0,0,0,0,0,0,0,0,0,0,0,0,0,0,0,0,0,0,0,0,0,0,0,0,0,0,0,0,0,0,0,0,0,0,0,0,0,0,0,0,0,0,0,0,0,0,0,0,0,0,0,0,0,0,0,0,0,0,0,0,0,0,0,0,0,0,0,0,0,0,0,0,0,0,0,0,0,0,0,0,0,0,0,0,0,0,0,0,0,0,0,0,0,0,0,0,0,0,0,0,0,0,0,0,0,0,0,0,0,0,0,0,0,0,0,0,0,0,0,0,0,0,0,0,0,0,0,0,0,0,0,0,0,0,0,0,0,0,0,0,0,0,0,0,0,0,0,0,0,0,0,0,0,0,0,0,0,0,0,0,0,0,0,0,0,0,0,0,0,0,0,0,0,0,0,0,0,0,0,0,0,0,0,0,0,0,0,0,0,0,0,0,0,0,0,0,0,0,0,0,0,0,0,0,0,0,0,0,0,0,0,0,0,0,0,0,0,0,0,0,0,0,0,0,0,0,0,0,0,0,0,0,0,0,0,0,0,0,0,0,0,0,0,0,0,0,0,0,0,0,0,0,0,0,0,0,0,0,0,0,0,0,0,0,0,0,0,0,0,0,0,0,0,0,0,0,0,0,0,0,0,0,0,0,0,0,0,0,0,0,0,0,0,0,0,0,0,0,0,0,0,0,0,0,0,0,0,0,0,0,0,0,0,0,0,0,0,0,0,0,0,0,0,0,0,0,0,0,0,0,0,0,0,0,0,0,0,0,0,0,0,0,0,0,0,0,0,0,0,0,0,0,0,0,0,0,0,0,0,0,0,0,0,0,0,0,0,0,0,0,0,0,0,0,0,0,0,0,0,0,0,0,0,0,0,0,0,0,0,0,0,0,0,0,0,0,0,0,0,0,0,0,0,0,0,0,0,0,0,0,0,0,0,0,0,0,0,0,0,0,0,0,0,0,0,0,0,0,0,0,0,0,0,0,0,0,0,0,0,0,0,0,0,0,0,0,0,0,0,0,0,0,0]}

const Saw = {"real":[0,0,0,0,0,0,0,0,0,0,0,0,0,0,0,0,0,0,0,0,0,0,0,0,0,0,0,0,0,0,0,0,0,0,0,0,0,0,0,0,0,0,0,0,0,0,0,0,0,0,0,0,0,0,0,0,0,0,0,0,0,0,0,0,0,0,0,0,0,0,0,0,0,0,0,0,0,0,0,0,0,0,0,0,0,0,0,0,0,0,0,0,0,0,0,0,0,0,0,0,0,0,0,0,0,0,0,0,0,0,0,0,0,0,0,0,0,0,0,0,0,0,0,0,0,0,0,0,0,0,0,0,0,0,0,0,0,0,0,0,0,0,0,0,0,0,0,0,0,0,0,0,0,0,0,0,0,0,0,0,0,0,0,0,0,0,0,0,0,0,0,0,0,0,0,0,0,0,0,0,0,0,0,0,0,0,0,0,0,0,0,0,0,0,0,0,0,0,0,0,0,0,0,0,0,0,0,0,0,0,0,0,0,0,0,0,0,0,0,0,0,0,0,0,0,0,0,0,0,0,0,0,0,0,0,0,0,0,0,0,0,0,0,0,0,0,0,0,0,0,0,0,0,0,0,0,0,0,0,0,0,0,0,0,0,0,0,0,0,0,0,0,0,0,0,0,0,0,0,0,0,0,0,0,0,0,0,0,0,0,0,0,0,0,0,0,0,0,0,0,0,0,0,0,0,0,0,0,0,0,0,0,0,0,0,0,0,0,0,0,0,0,0,0,0,0,0,0,0,0,0,0,0,0,0,0,0,0,0,0,0,0,0,0,0,0,0,0,0,0,0,0,0,0,0,0,0,0,0,0,0,0,0,0,0,0,0,0,0,0,0,0,0,0,0,0,0,0,0,0,0,0,0,0,0,0,0,0,0,0,0,0,0,0,0,0,0,0,0,0,0,0,0,0,0,0,0,0,0,0,0,0,0,0,0,0,0,0,0,0,0,0,0,0,0,0,0,0,0,0,0,0,0,0,0,0,0,0,0,0,0,0,0,0,0,0,0,0,0,0,0,0,0,0,0,0,0,0,0,0,0,0,0,0,0,0,0,0,0,0,0,0,0,0,0,0,0,0,0,0,0,0,0,0,0,0,0,0,0,0,0,0,0,0,0,0,0,0,0,0,0,0,0,0,0,0,0,0,0,0,0,0,0,0,0,0,0,0,0,0,0,0,0,0,0,0,0,0,0,0,0,0,0,0,0,0,0,0,0,0,0,0,0,0,0,0,0,0,0,0,0,0,0,0,0,0,0,0,0,0,0,0,0,0,0,0,0,0,0,0,0,0,0,0,0,0,0,0,0,0,0,0,0,0,0,0,0,0,0,0,0,0,0,0,0,0,0,0,0,0,0,0,0,0,0,0,0,0,0,0,0,0,0,0,0,0,0,0,0,0,0,0,0,0,0,0,0,0,0,0,0,0,0,0,0,0,0,0,0,0,0,0,0,0,0,0,0,0,0,0,0,0,0,0,0,0,0,0,0,0,0,0,0,0,0,0,0,0,0,0,0,0,0,0,0,0,0,0,0,0,0,0,0,0,0,0,0,0,0,0,0,0,0,0,0,0,0,0,0,0,0,0,0,0,0,0,0,0,0,0,0,0,0,0,0,0,0,0,0,0,0,0,0,0,0,0,0,0,0,0,0,0,0,0,0,0,0,0,0,0,0,0,0,0,0,0,0,0,0,0,0,0,0,0,0,0,0,0,0,0,0,0,0,0,0,0,0,0,0,0,0,0,0,0,0,0,0,0,0,0,0,0,0,0,0,0,0,0,0,0,0,0,0,0,0,0,0,0,0,0,0,0,0,0,0,0,0,0,0,0,0,0,0,0,0,0,0,0,0,0,0,0,0,0,0,0,0,0,0,0,0,0,0,0,0,0,0,0,0,0,0,0,0,0,0,0,0,0,0,0,0,0,0,0,0,0,0,0,0,0,0,0,0,0,0,0,0,0,0,0,0,0,0,0,0,0,0,0,0,0,0,0,0,0,0,0,0,0,0,0,0,0,0,0,0,0,0,0,0,0,0,0,0,0,0,0,0,0,0,0,0,0,0,0,0,0,0,0,0,0,0,0,0,0,0,0,0,0,0,0,0,0,0,0,0,0,0,0,0,0,0,0,0,0,0,0,0,0,0,0,0,0,0,0,0,0,0,0,0,0,0,0,0,0,0,0,0,0,0,0,0,0,0,0,0,0,0,0,0,0,0,0,0,0,0,0,0,0,0,0,0,0,0,0,0,0,0,0,0,0,0,0,0,0,0,0,0,0,0,0,0,0,0,0,0,0,0,0,0,0,0,0,0,0,0,0,0,0,0,0,0,0,0,0,0,0,0,0,0,0,0,0,0,0,0,0,0,0,0,0,0,0,0,0,0,0,0,0,0,0,0,0,0,0,0,0,0,0,0,0,0,0,0,0,0,0,0,0,0,0,0,0,0,0,0,0,0,0,0,0,0,0,0,0,0,0,0,0,0,0,0,0,0,0,0,0,0,0,0,0,0,0,0,0,0,0,0,0,0,0,0,0,0,0,0,0,0,0,0,0,0,0,0,0,0,0,0,0,0,0,0,0,0,0,0,0,0,0,0,0,0,0,0,0,0,0,0,0,0,0,0,0,0,0,0,0,0,0,0,0,0,0,0,0,0,0,0,0,0,0,0,0,0,0,0,0,0,0,0,0,0,0,0,0,0,0,0,0,0,0,0,0,0,0,0,0,0,0,0,0,0,0,0,0,0,0,0,0,0,0,0,0,0,0,0,0,0,0,0,0,0,0,0,0,0,0,0,0,0,0,0,0,0,0,0,0,0,0,0,0,0,0,0,0,0,0,0,0,0,0,0,0,0,0,0,0,0,0,0,0,0,0,0,0,0,0,0,0,0,0,0,0,0,0,0,0,0,0,0,0,0,0,0,0,0,0,0,0,0,0,0,0,0,0,0,0,0,0,0,0,0,0,0,0,0,0,0,0,0,0,0,0,0,0,0,0,0,0,0,0,0,0,0,0,0,0,0,0,0,0,0,0,0,0,0,0,0,0,0,0,0,0,0,0,0,0,0,0,0,0,0,0,0,0,0,0,0,0,0,0,0,0,0,0,0,0,0,0,0,0,0,0,0,0,0,0,0,0,0,0,0,0,0,0,0,0,0,0,0,0,0,0,0,0,0,0,0,0,0,0,0,0,0,0,0,0,0,0,0,0,0,0,0,0,0,0,0,0,0,0,0,0,0,0,0,0,0,0,0,0,0,0,0,0,0,0,0,0,0,0,0,0,0,0,0,0,0,0,0,0,0,0,0,0,0,0,0,0,0,0,0,0,0,0,0,0,0,0,0,0,0,0,0,0,0,0,0,0,0,0,0,0,0,0,0,0,0,0,0,0,0,0,0,0,0,0,0,0,0,0,0,0,0,0,0,0,0,0,0,0,0,0,0,0,0,0,0,0,0,0,0,0,0,0,0,0,0,0,0,0,0,0,0,0,0,0,0,0,0,0,0,0,0,0,0,0,0,0,0,0,0,0,0,0,0,0,0,0,0,0,0,0,0,0,0,0,0,0,0,0,0,0,0,0,0,0,0,0,0,0,0,0,0,0,0,0,0,0,0,0,0,0,0,0,0,0,0,0,0,0,0,0,0,0,0,0,0,0,0,0,0,0,0,0,0,0,0,0,0,0,0,0,0,0,0,0,0,0,0,0,0,0,0,0,0,0,0,0,0,0,0,0,0,0,0,0,0,0,0,0,0,0,0,0,0,0,0,0,0,0,0,0,0,0,0,0,0,0,0,0,0,0,0,0,0,0,0,0,0,0,0,0,0,0,0,0,0,0,0,0,0,0,0,0,0,0,0,0,0,0,0,0,0,0,0,0,0,0,0,0,0,0,0,0,0,0,0,0,0,0,0,0,0,0,0,0,0,0,0,0,0,0,0,0,0,0,0,0,0,0,0,0,0,0,0,0,0,0,0,0,0,0,0,0,0,0,0,0,0,0,0,0,0,0,0,0,0,0,0,0,0,0,0,0,0,0,0,0,0,0,0,0,0,0,0,0,0,0,0,0,0,0,0,0,0,0,0,0,0,0,0,0,0,0,0,0,0,0,0,0,0,0,0,0,0,0,0,0,0,0,0,0,0,0,0,0,0,0,0,0,0,0,0,0,0,0,0,0,0,0,0,0,0,0,0,0,0,0,0,0,0,0,0,0,0,0,0,0,0,0,0,0,0,0,0,0,0,0,0,0,0,0,0,0,0,0,0,0,0,0,0,0,0,0,0,0,0,0,0,0,0,0,0,0,0,0,0,0,0,0,0,0,0,0,0,0,0,0,0,0,0,0,0,0,0,0,0,0,0,0,0,0,0,0,0,0,0,0,0,0,0,0,0,0,0,0,0,0,0,0,0,0,0,0,0,0,0,0,0,0,0,0,0,0,0,0,0,0,0,0,0,0,0,0,0,0,0,0,0,0,0,0,0,0,0,0,0,0,0,0,0,0,0,0,0,0,0,0,0,0,0,0,0,0,0,0,0,0,0,0,0,0,0,0,0,0,0,0,0,0,0,0,0,0,0,0,0,0,0,0,0,0,0,0,0,0,0,0,0,0,0,0,0,0,0,0,0,0],"imag":[0,0.159155,-0.079577,0.053052,-0.039789,0.031831,-0.026526,0.022736,-0.019894,0.017684,-0.015915,0.014469,-0.013263,0.012243,-0.011368,0.01061,-0.009947,0.009362,-0.008842,0.008377,-0.007958,0.007579,-0.007234,0.00692,-0.006631,0.006366,-0.006121,0.005895,-0.005684,0.005488,-0.005305,0.005134,-0.004974,0.004823,-0.004681,0.004547,-0.004421,0.004301,-0.004188,0.004081,-0.003979,0.003882,-0.003789,0.003701,-0.003617,0.003537,-0.00346,0.003386,-0.003316,0.003248,-0.003183,0.003121,-0.003061,0.003003,-0.002947,0.002894,-0.002842,0.002792,-0.002744,0.002698,-0.002653,0.002609,-0.002567,0.002526,-0.002487,0.002449,-0.002411,0.002375,-0.002341,0.002307,-0.002274,0.002242,-0.00221,0.00218,-0.002151,0.002122,-0.002094,0.002067,-0.00204,0.002015,-0.001989,0.001965,-0.001941,0.001918,-0.001895,0.001872,-0.001851,0.001829,-0.001809,0.001788,-0.001768,0.001749,-0.00173,0.001711,-0.001693,0.001675,-0.001658,0.001641,-0.001624,0.001608,-0.001592,0.001576,-0.00156,0.001545,-0.00153,0.001516,-0.001501,0.001487,-0.001474,0.00146,-0.001447,0.001434,-0.001421,0.001408,-0.001396,0.001384,-0.001372,0.00136,-0.001349,0.001337,-0.001326,0.001315,-0.001305,0.001294,-0.001284,0.001273,-0.001263,0.001253,-0.001243,0.001234,-0.001224,0.001215,-0.001206,0.001197,-0.001188,0.001179,-0.00117,0.001162,-0.001153,0.001145,-0.001137,0.001129,-0.001121,0.001113,-0.001105,0.001098,-0.00109,0.001083,-0.001075,0.001068,-0.001061,0.001054,-0.001047,0.00104,-0.001033,0.001027,-0.00102,0.001014,-0.001007,0.001001,-0.000995,0.000989,-0.000982,0.000976,-0.00097,0.000965,-0.000959,0.000953,-0.000947,0.000942,-0.000936,0.000931,-0.000925,0.00092,-0.000915,0.000909,-0.000904,0.000899,-0.000894,0.000889,-0.000884,0.000879,-0.000874,0.00087,-0.000865,0.00086,-0.000856,0.000851,-0.000847,0.000842,-0.000838,0.000833,-0.000829,0.000825,-0.00082,0.000816,-0.000812,0.000808,-0.000804,0.0008,-0.000796,0.000792,-0.000788,0.000784,-0.00078,0.000776,-0.000773,0.000769,-0.000765,0.000762,-0.000758,0.000754,-0.000751,0.000747,-0.000744,0.00074,-0.000737,0.000733,-0.00073,0.000727,-0.000723,0.00072,-0.000717,0.000714,-0.000711,0.000707,-0.000704,0.000701,-0.000698,0.000695,-0.000692,0.000689,-0.000686,0.000683,-0.00068,0.000677,-0.000674,0.000672,-0.000669,0.000666,-0.000663,0.00066,-0.000658,0.000655,-0.000652,0.00065,-0.000647,0.000644,-0.000642,0.000639,-0.000637,0.000634,-0.000632,0.000629,-0.000627,0.000624,-0.000622,0.000619,-0.000617,0.000614,-0.000612,0.00061,-0.000607,0.000605,-0.000603,0.000601,-0.000598,0.000596,-0.000594,0.000592,-0.000589,0.000587,-0.000585,0.000583,-0.000581,0.000579,-0.000577,0.000575,-0.000572,0.00057,-0.000568,0.000566,-0.000564,0.000562,-0.00056,0.000558,-0.000556,0.000555,-0.000553,0.000551,-0.000549,0.000547,-0.000545,0.000543,-0.000541,0.00054,-0.000538,0.000536,-0.000534,0.000532,-0.000531,0.000529,-0.000527,0.000525,-0.000524,0.000522,-0.00052,0.000518,-0.000517,0.000515,-0.000513,0.000512,-0.00051,0.000508,-0.000507,0.000505,-0.000504,0.000502,-0.0005,0.000499,-0.000497,0.000496,-0.000494,0.000493,-0.000491,0.00049,-0.000488,0.000487,-0.000485,0.000484,-0.000482,0.000481,-0.000479,0.000478,-0.000477,0.000475,-0.000474,0.000472,-0.000471,0.000469,-0.000468,0.000467,-0.000465,0.000464,-0.000463,0.000461,-0.00046,0.000459,-0.000457,0.000456,-0.000455,0.000453,-0.000452,0.000451,-0.00045,0.000448,-0.000447,0.000446,-0.000445,0.000443,-0.000442,0.000441,-0.00044,0.000438,-0.000437,0.000436,-0.000435,0.000434,-0.000432,0.000431,-0.00043,0.000429,-0.000428,0.000427,-0.000426,0.000424,-0.000423,0.000422,-0.000421,0.00042,-0.000419,0.000418,-0.000417,0.000416,-0.000414,0.000413,-0.000412,0.000411,-0.00041,0.000409,-0.000408,0.000407,-0.000406,0.000405,-0.000404,0.000403,-0.000402,0.000401,-0.0004,0.000399,-0.000398,0.000397,-0.000396,0.000395,-0.000394,0.000393,-0.000392,0.000391,-0.00039,0.000389,-0.000388,0.000387,-0.000386,0.000385,-0.000384,0.000384,-0.000383,0.000382,-0.000381,0.00038,-0.000379,0.000378,-0.000377,0.000376,-0.000375,0.000374,-0.000374,0.000373,-0.000372,0.000371,-0.00037,0.000369,-0.000368,0.000368,-0.000367,0.000366,-0.000365,0.000364,-0.000363,0.000363,-0.000362,0.000361,-0.00036,0.000359,-0.000358,0.000358,-0.000357,0.000356,-0.000355,0.000354,-0.000354,0.000353,-0.000352,0.000351,-0.000351,0.00035,-0.000349,0.000348,-0.000347,0.000347,-0.000346,0.000345,-0.000344,0.000344,-0.000343,0.000342,-0.000342,0.000341,-0.00034,0.000339,-0.000339,0.000338,-0.000337,0.000336,-0.000336,0.000335,-0.000334,0.000334,-0.000333,0.000332,-0.000332,0.000331,-0.00033,0.00033,-0.000329,0.000328,-0.000327,0.000327,-0.000326,0.000325,-0.000325,0.000324,-0.000323,0.000323,-0.000322,0.000322,-0.000321,0.00032,-0.00032,0.000319,-0.000318,0.000318,-0.000317,0.000316,-0.000316,0.000315,-0.000315,0.000314,-0.000313,0.000313,-0.000312,0.000311,-0.000311,0.00031,-0.00031,0.000309,-0.000308,0.000308,-0.000307,0.000307,-0.000306,0.000305,-0.000305,0.000304,-0.000304,0.000303,-0.000303,0.000302,-0.000301,0.000301,-0.0003,0.0003,-0.000299,0.000299,-0.000298,0.000297,-0.000297,0.000296,-0.000296,0.000295,-0.000295,0.000294,-0.000294,0.000293,-0.000293,0.000292,-0.000291,0.000291,-0.00029,0.00029,-0.000289,0.000289,-0.000288,0.000288,-0.000287,0.000287,-0.000286,0.000286,-0.000285,0.000285,-0.000284,0.000284,-0.000283,0.000283,-0.000282,0.000282,-0.000281,0.000281,-0.00028,0.00028,-0.000279,0.000279,-0.000278,0.000278,-0.000277,0.000277,-0.000276,0.000276,-0.000275,0.000275,-0.000274,0.000274,-0.000273,0.000273,-0.000273,0.000272,-0.000272,0.000271,-0.000271,0.00027,-0.00027,0.000269,-0.000269,0.000268,-0.000268,0.000267,-0.000267,0.000267,-0.000266,0.000266,-0.000265,0.000265,-0.000264,0.000264,-0.000264,0.000263,-0.000263,0.000262,-0.000262,0.000261,-0.000261,0.00026,-0.00026,0.00026,-0.000259,0.000259,-0.000258,0.000258,-0.000258,0.000257,-0.000257,0.000256,-0.000256,0.000255,-0.000255,0.000255,-0.000254,0.000254,-0.000253,0.000253,-0.000253,0.000252,-0.000252,0.000251,-0.000251,0.000251,-0.00025,0.00025,-0.000249,0.000249,-0.000249,0.000248,-0.000248,0.000248,-0.000247,0.000247,-0.000246,0.000246,-0.000246,0.000245,-0.000245,0.000244,-0.000244,0.000244,-0.000243,0.000243,-0.000243,0.000242,-0.000242,0.000242,-0.000241,0.000241,-0.00024,0.00024,-0.00024,0.000239,-0.000239,0.000239,-0.000238,0.000238,-0.000238,0.000237,-0.000237,0.000236,-0.000236,0.000236,-0.000235,0.000235,-0.000235,0.000234,-0.000234,0.000234,-0.000233,0.000233,-0.000233,0.000232,-0.000232,0.000232,-0.000231,0.000231,-0.000231,0.00023,-0.00023,0.00023,-0.000229,0.000229,-0.000229,0.000228,-0.000228,0.000228,-0.000227,0.000227,-0.000227,0.000226,-0.000226,0.000226,-0.000225,0.000225,-0.000225,0.000224,-0.000224,0.000224,-0.000224,0.000223,-0.000223,0.000223,-0.000222,0.000222,-0.000222,0.000221,-0.000221,0.000221,-0.00022,0.00022,-0.00022,0.00022,-0.000219,0.000219,-0.000219,0.000218,-0.000218,0.000218,-0.000217,0.000217,-0.000217,0.000217,-0.000216,0.000216,-0.000216,0.000215,-0.000215,0.000215,-0.000214,0.000214,-0.000214,0.000214,-0.000213,0.000213,-0.000213,0.000212,-0.000212,0.000212,-0.000212,0.000211,-0.000211,0.000211,-0.000211,0.00021,-0.00021,0.00021,-0.000209,0.000209,-0.000209,0.000209,-0.000208,0.000208,-0.000208,0.000208,-0.000207,0.000207,-0.000207,0.000206,-0.000206,0.000206,-0.000206,0.000205,-0.000205,0.000205,-0.000205,0.000204,-0.000204,0.000204,-0.000204,0.000203,-0.000203,0.000203,-0.000202,0.000202,-0.000202,0.000202,-0.000201,0.000201,-0.000201,0.000201,-0.0002,0.0002,-0.0002,0.0002,-0.000199,0.000199,-0.000199,0.000199,-0.000198,0.000198,-0.000198,0.000198,-0.000197,0.000197,-0.000197,0.000197,-0.000196,0.000196,-0.000196,0.000196,-0.000196,0.000195,-0.000195,0.000195,-0.000195,0.000194,-0.000194,0.000194,-0.000194,0.000193,-0.000193,0.000193,-0.000193,0.000192,-0.000192,0.000192,-0.000192,0.000192,-0.000191,0.000191,-0.000191,0.000191,-0.00019,0.00019,-0.00019,0.00019,-0.000189,0.000189,-0.000189,0.000189,-0.000189,0.000188,-0.000188,0.000188,-0.000188,0.000187,-0.000187,0.000187,-0.000187,0.000187,-0.000186,0.000186,-0.000186,0.000186,-0.000185,0.000185,-0.000185,0.000185,-0.000185,0.000184,-0.000184,0.000184,-0.000184,0.000184,-0.000183,0.000183,-0.000183,0.000183,-0.000183,0.000182,-0.000182,0.000182,-0.000182,0.000181,-0.000181,0.000181,-0.000181,0.000181,-0.00018,0.00018,-0.00018,0.00018,-0.00018,0.000179,-0.000179,0.000179,-0.000179,0.000179,-0.000178,0.000178,-0.000178,0.000178,-0.000178,0.000177,-0.000177,0.000177,-0.000177,0.000177,-0.000176,0.000176,-0.000176,0.000176,-0.000176,0.000175,-0.000175,0.000175,-0.000175,0.000175,-0.000175,0.000174,-0.000174,0.000174,-0.000174,0.000174,-0.000173,0.000173,-0.000173,0.000173,-0.000173,0.000172,-0.000172,0.000172,-0.000172,0.000172,-0.000172,0.000171,-0.000171,0.000171,-0.000171,0.000171,-0.00017,0.00017,-0.00017,0.00017,-0.00017,0.000169,-0.000169,0.000169,-0.000169,0.000169,-0.000169,0.000168,-0.000168,0.000168,-0.000168,0.000168,-0.000168,0.000167,-0.000167,0.000167,-0.000167,0.000167,-0.000166,0.000166,-0.000166,0.000166,-0.000166,0.000166,-0.000165,0.000165,-0.000165,0.000165,-0.000165,0.000165,-0.000164,0.000164,-0.000164,0.000164,-0.000164,0.000164,-0.000163,0.000163,-0.000163,0.000163,-0.000163,0.000163,-0.000162,0.000162,-0.000162,0.000162,-0.000162,0.000162,-0.000161,0.000161,-0.000161,0.000161,-0.000161,0.000161,-0.00016,0.00016,-0.00016,0.00016,-0.00016,0.00016,-0.000159,0.000159,-0.000159,0.000159,-0.000159,0.000159,-0.000159,0.000158,-0.000158,0.000158,-0.000158,0.000158,-0.000158,0.000157,-0.000157,0.000157,-0.000157,0.000157,-0.000157,0.000156,-0.000156,0.000156,-0.000156,0.000156,-0.000156,0.000156,-0.000155,0.000155,-0.000155,0.000155,-0.000155,0.000155,-0.000155,0.000154,-0.000154,0.000154,-0.000154,0.000154,-0.000154,0.000153,-0.000153,0.000153,-0.000153,0.000153,-0.000153,0.000153,-0.000152,0.000152,-0.000152,0.000152,-0.000152,0.000152,-0.000152,0.000151,-0.000151,0.000151,-0.000151,0.000151,-0.000151,0.000151,-0.00015,0.00015,-0.00015,0.00015,-0.00015,0.00015,-0.00015,0.000149,-0.000149,0.000149,-0.000149,0.000149,-0.000149,0.000149,-0.000148,0.000148,-0.000148,0.000148,-0.000148,0.000148,-0.000148,0.000148,-0.000147,0.000147,-0.000147,0.000147,-0.000147,0.000147,-0.000147,0.000146,-0.000146,0.000146,-0.000146,0.000146,-0.000146,0.000146,-0.000145,0.000145,-0.000145,0.000145,-0.000145,0.000145,-0.000145,0.000145,-0.000144,0.000144,-0.000144,0.000144,-0.000144,0.000144,-0.000144,0.000144,-0.000143,0.000143,-0.000143,0.000143,-0.000143,0.000143,-0.000143,0.000142,-0.000142,0.000142,-0.000142,0.000142,-0.000142,0.000142,-0.000142,0.000141,-0.000141,0.000141,-0.000141,0.000141,-0.000141,0.000141,-0.000141,0.00014,-0.00014,0.00014,-0.00014,0.00014,-0.00014,0.00014,-0.00014,0.000139,-0.000139,0.000139,-0.000139,0.000139,-0.000139,0.000139,-0.000139,0.000139,-0.000138,0.000138,-0.000138,0.000138,-0.000138,0.000138,-0.000138,0.000138,-0.000137,0.000137,-0.000137,0.000137,-0.000137,0.000137,-0.000137,0.000137,-0.000136,0.000136,-0.000136,0.000136,-0.000136,0.000136,-0.000136,0.000136,-0.000136,0.000135,-0.000135,0.000135,-0.000135,0.000135,-0.000135,0.000135,-0.000135,0.000135,-0.000134,0.000134,-0.000134,0.000134,-0.000134,0.000134,-0.000134,0.000134,-0.000134,0.000133,-0.000133,0.000133,-0.000133,0.000133,-0.000133,0.000133,-0.000133,0.000133,-0.000132,0.000132,-0.000132,0.000132,-0.000132,0.000132,-0.000132,0.000132,-0.000132,0.000131,-0.000131,0.000131,-0.000131,0.000131,-0.000131,0.000131,-0.000131,0.000131,-0.00013,0.00013,-0.00013,0.00013,-0.00013,0.00013,-0.00013,0.00013,-0.00013,0.000129,-0.000129,0.000129,-0.000129,0.000129,-0.000129,0.000129,-0.000129,0.000129,-0.000129,0.000128,-0.000128,0.000128,-0.000128,0.000128,-0.000128,0.000128,-0.000128,0.000128,-0.000128,0.000127,-0.000127,0.000127,-0.000127,0.000127,-0.000127,0.000127,-0.000127,0.000127,-0.000127,0.000126,-0.000126,0.000126,-0.000126,0.000126,-0.000126,0.000126,-0.000126,0.000126,-0.000126,0.000125,-0.000125,0.000125,-0.000125,0.000125,-0.000125,0.000125,-0.000125,0.000125,-0.000125,0.000124,-0.000124,0.000124,-0.000124,0.000124,-0.000124,0.000124,-0.000124,0.000124,-0.000124,0.000123,-0.000123,0.000123,-0.000123,0.000123,-0.000123,0.000123,-0.000123,0.000123,-0.000123,0.000123,-0.000122,0.000122,-0.000122,0.000122,-0.000122,0.000122,-0.000122,0.000122,-0.000122,0.000122,-0.000121,0.000121,-0.000121,0.000121,-0.000121,0.000121,-0.000121,0.000121,-0.000121,0.000121,-0.000121,0.00012,-0.00012,0.00012,-0.00012,0.00012,-0.00012,0.00012,-0.00012,0.00012,-0.00012,0.00012,-0.000119,0.000119,-0.000119,0.000119,-0.000119,0.000119,-0.000119,0.000119,-0.000119,0.000119,-0.000119,0.000119,-0.000118,0.000118,-0.000118,0.000118,-0.000118,0.000118,-0.000118,0.000118,-0.000118,0.000118,-0.000118,0.000117,-0.000117,0.000117,-0.000117,0.000117,-0.000117,0.000117,-0.000117,0.000117,-0.000117,0.000117,-0.000117,0.000116,-0.000116,0.000116,-0.000116,0.000116,-0.000116,0.000116,-0.000116,0.000116,-0.000116,0.000116,-0.000115,0.000115,-0.000115,0.000115,-0.000115,0.000115,-0.000115,0.000115,-0.000115,0.000115,-0.000115,0.000115,-0.000114,0.000114,-0.000114,0.000114,-0.000114,0.000114,-0.000114,0.000114,-0.000114,0.000114,-0.000114,0.000114,-0.000114,0.000113,-0.000113,0.000113,-0.000113,0.000113,-0.000113,0.000113,-0.000113,0.000113,-0.000113,0.000113,-0.000113,0.000112,-0.000112,0.000112,-0.000112,0.000112,-0.000112,0.000112,-0.000112,0.000112,-0.000112,0.000112,-0.000112,0.000112,-0.000111,0.000111,-0.000111,0.000111,-0.000111,0.000111,-0.000111,0.000111,-0.000111,0.000111,-0.000111,0.000111,-0.000111,0.00011,-0.00011,0.00011,-0.00011,0.00011,-0.00011,0.00011,-0.00011,0.00011,-0.00011,0.00011,-0.00011,0.00011,-0.000109,0.000109,-0.000109,0.000109,-0.000109,0.000109,-0.000109,0.000109,-0.000109,0.000109,-0.000109,0.000109,-0.000109,0.000108,-0.000108,0.000108,-0.000108,0.000108,-0.000108,0.000108,-0.000108,0.000108,-0.000108,0.000108,-0.000108,0.000108,-0.000108,0.000107,-0.000107,0.000107,-0.000107,0.000107,-0.000107,0.000107,-0.000107,0.000107,-0.000107,0.000107,-0.000107,0.000107,-0.000107,0.000106,-0.000106,0.000106,-0.000106,0.000106,-0.000106,0.000106,-0.000106,0.000106,-0.000106,0.000106,-0.000106,0.000106,-0.000106,0.000105,-0.000105,0.000105,-0.000105,0.000105,-0.000105,0.000105,-0.000105,0.000105,-0.000105,0.000105,-0.000105,0.000105,-0.000105,0.000105,-0.000104,0.000104,-0.000104,0.000104,-0.000104,0.000104,-0.000104,0.000104,-0.000104,0.000104,-0.000104,0.000104,-0.000104,0.000104,-0.000103,0.000103,-0.000103,0.000103,-0.000103,0.000103,-0.000103,0.000103,-0.000103,0.000103,-0.000103,0.000103,-0.000103,0.000103,-0.000103,0.000102,-0.000102,0.000102,-0.000102,0.000102,-0.000102,0.000102,-0.000102,0.000102,-0.000102,0.000102,-0.000102,0.000102,-0.000102,0.000102,-0.000102,0.000101,-0.000101,0.000101,-0.000101,0.000101,-0.000101,0.000101,-0.000101,0.000101,-0.000101,0.000101,-0.000101,0.000101,-0.000101,0.000101,-0.0001,0.0001,-0.0001,0.0001,-0.0001,0.0001,-0.0001,0.0001,-0.0001,0.0001,-0.0001,0.0001,-0.0001,0.0001,-0.0001,0.0001,-0.000099,0.000099,-0.000099,0.000099,-0.000099,0.000099,-0.000099,0.000099,-0.000099,0.000099,-0.000099,0.000099,-0.000099,0.000099,-0.000099,0.000099,-0.000098,0.000098,-0.000098,0.000098,-0.000098,0.000098,-0.000098,0.000098,-0.000098,0.000098,-0.000098,0.000098,-0.000098,0.000098,-0.000098,0.000098,-0.000098,0.000097,-0.000097,0.000097,-0.000097,0.000097,-0.000097,0.000097,-0.000097,0.000097,-0.000097,0.000097,-0.000097,0.000097,-0.000097,0.000097,-0.000097,0.000097,-0.000096,0.000096,-0.000096,0.000096,-0.000096,0.000096,-0.000096,0.000096,-0.000096,0.000096,-0.000096,0.000096,-0.000096,0.000096,-0.000096,0.000096,-0.000096,0.000095,-0.000095,0.000095,-0.000095,0.000095,-0.000095,0.000095,-0.000095,0.000095,-0.000095,0.000095,-0.000095,0.000095,-0.000095,0.000095,-0.000095,0.000095,-0.000095,0.000094,-0.000094,0.000094,-0.000094,0.000094,-0.000094,0.000094,-0.000094,0.000094,-0.000094,0.000094,-0.000094,0.000094,-0.000094,0.000094,-0.000094,0.000094,-0.000094,0.000093,-0.000093,0.000093,-0.000093,0.000093,-0.000093,0.000093,-0.000093,0.000093,-0.000093,0.000093,-0.000093,0.000093,-0.000093,0.000093,-0.000093,0.000093,-0.000093,0.000092,-0.000092,0.000092,-0.000092,0.000092,-0.000092,0.000092,-0.000092,0.000092,-0.000092,0.000092,-0.000092,0.000092,-0.000092,0.000092,-0.000092,0.000092,-0.000092,0.000092,-0.000091,0.000091,-0.000091,0.000091,-0.000091,0.000091,-0.000091,0.000091,-0.000091,0.000091,-0.000091,0.000091,-0.000091,0.000091,-0.000091,0.000091,-0.000091,0.000091,-0.000091,0.00009,-0.00009,0.00009,-0.00009,0.00009,-0.00009,0.00009,-0.00009,0.00009,-0.00009,0.00009,-0.00009,0.00009,-0.00009,0.00009,-0.00009,0.00009,-0.00009,0.00009,-0.00009,0.000089,-0.000089,0.000089,-0.000089,0.000089,-0.000089,0.000089,-0.000089,0.000089,-0.000089,0.000089,-0.000089,0.000089,-0.000089,0.000089,-0.000089,0.000089,-0.000089,0.000089,-0.000089,0.000088,-0.000088,0.000088,-0.000088,0.000088,-0.000088,0.000088,-0.000088,0.000088,-0.000088,0.000088,-0.000088,0.000088,-0.000088,0.000088,-0.000088,0.000088,-0.000088,0.000088,-0.000088,0.000087,-0.000087,0.000087,-0.000087,0.000087,-0.000087,0.000087,-0.000087,0.000087,-0.000087,0.000087,-0.000087,0.000087,-0.000087,0.000087,-0.000087,0.000087,-0.000087,0.000087,-0.000087,0.000087,-0.000086,0.000086,-0.000086,0.000086,-0.000086,0.000086,-0.000086,0.000086,-0.000086,0.000086,-0.000086,0.000086,-0.000086,0.000086,-0.000086,0.000086,-0.000086,0.000086,-0.000086,0.000086,-0.000086,0.000086,-0.000085,0.000085,-0.000085,0.000085,-0.000085,0.000085,-0.000085,0.000085,-0.000085,0.000085,-0.000085,0.000085,-0.000085,0.000085,-0.000085,0.000085,-0.000085,0.000085,-0.000085,0.000085,-0.000085,0.000085,-0.000084,0.000084,-0.000084,0.000084,-0.000084,0.000084,-0.000084,0.000084,-0.000084,0.000084,-0.000084,0.000084,-0.000084,0.000084,-0.000084,0.000084,-0.000084,0.000084,-0.000084,0.000084,-0.000084,0.000084,-0.000084,0.000083,-0.000083,0.000083,-0.000083,0.000083,-0.000083,0.000083,-0.000083,0.000083,-0.000083,0.000083,-0.000083,0.000083,-0.000083,0.000083,-0.000083,0.000083,-0.000083,0.000083,-0.000083,0.000083,-0.000083,0.000083,-0.000082,0.000082,-0.000082,0.000082,-0.000082,0.000082,-0.000082,0.000082,-0.000082,0.000082,-0.000082,0.000082,-0.000082,0.000082,-0.000082,0.000082,-0.000082,0.000082,-0.000082,0.000082,-0.000082,0.000082,-0.000082,0.000081,-0.000081,0.000081,-0.000081,0.000081,-0.000081,0.000081,-0.000081,0.000081,-0.000081,0.000081,-0.000081,0.000081,-0.000081,0.000081,-0.000081,0.000081,-0.000081,0.000081,-0.000081,0.000081,-0.000081,0.000081,-0.000081,0.000081,-0.00008,0.00008,-0.00008,0.00008,-0.00008,0.00008,-0.00008,0.00008,-0.00008,0.00008,-0.00008,0.00008,-0.00008,0.00008,-0.00008,0.00008,-0.00008,0.00008,-0.00008,0.00008,-0.00008,0.00008,-0.00008,0.00008,-0.000079,0.000079,-0.000079,0.000079,-0.000079,0.000079,-0.000079,0.000079,-0.000079,0.000079,-0.000079,0.000079,-0.000079,0.000079,-0.000079,0.000079,-0.000079,0.000079,-0.000079,0.000079,-0.000079,0.000079,-0.000079,0.000079,-0.000079,0.000079,-0.000078,0.000078,-0.000078,0.000078,-0.000078,0.000078,-0.000078,0.000078,-0.000078,0.000078,-0.000078,0.000078,-0.000078,0.000078,-0.000078,0.000078,-0.000078,0.000078,-0.000078,0.000078]}

const Square = {"real":[0,0,0,0,0,0,0,0,0,0,0,0,0,0,0,0,0,0,0,0,0,0,0,0,0,0,0,0,0,0,0,0,0,0,0,0,0,0,0,0,0,0,0,0,0,0,0,0,0,0,0,0,0,0,0,0,0,0,0,0,0,0,0,0,0,0,0,0,0,0,0,0,0,0,0,0,0,0,0,0,0,0,0,0,0,0,0,0,0,0,0,0,0,0,0,0,0,0,0,0,0,0,0,0,0,0,0,0,0,0,0,0,0,0,0,0,0,0,0,0,0,0,0,0,0,0,0,0,0,0,0,0,0,0,0,0,0,0,0,0,0,0,0,0,0,0,0,0,0,0,0,0,0,0,0,0,0,0,0,0,0,0,0,0,0,0,0,0,0,0,0,0,0,0,0,0,0,0,0,0,0,0,0,0,0,0,0,0,0,0,0,0,0,0,0,0,0,0,0,0,0,0,0,0,0,0,0,0,0,0,0,0,0,0,0,0,0,0,0,0,0,0,0,0,0,0,0,0,0,0,0,0,0,0,0,0,0,0,0,0,0,0,0,0,0,0,0,0,0,0,0,0,0,0,0,0,0,0,0,0,0,0,0,0,0,0,0,0,0,0,0,0,0,0,0,0,0,0,0,0,0,0,0,0,0,0,0,0,0,0,0,0,0,0,0,0,0,0,0,0,0,0,0,0,0,0,0,0,0,0,0,0,0,0,0,0,0,0,0,0,0,0,0,0,0,0,0,0,0,0,0,0,0,0,0,0,0,0,0,0,0,0,0,0,0,0,0,0,0,0,0,0,0,0,0,0,0,0,0,0,0,0,0,0,0,0,0,0,0,0,0,0,0,0,0,0,0,0,0,0,0,0,0,0,0,0,0,0,0,0,0,0,0,0,0,0,0,0,0,0,0,0,0,0,0,0,0,0,0,0,0,0,0,0,0,0,0,0,0,0,0,0,0,0,0,0,0,0,0,0,0,0,0,0,0,0,0,0,0,0,0,0,0,0,0,0,0,0,0,0,0,0,0,0,0,0,0,0,0,0,0,0,0,0,0,0,0,0,0,0,0,0,0,0,0,0,0,0,0,0,0,0,0,0,0,0,0,0,0,0,0,0,0,0,0,0,0,0,0,0,0,0,0,0,0,0,0,0,0,0,0,0,0,0,0,0,0,0,0,0,0,0,0,0,0,0,0,0,0,0,0,0,0,0,0,0,0,0,0,0,0,0,0,0,0,0,0,0,0,0,0,0,0,0,0,0,0,0,0,0,0,0,0,0,0,0,0,0,0,0,0,0,0,0,0,0,0,0,0,0,0,0,0,0,0,0,0,0,0,0,0,0,0,0,0,0,0,0,0,0,0,0,0,0,0,0,0,0,0,0,0,0,0,0,0,0,0,0,0,0,0,0,0,0,0,0,0,0,0,0,0,0,0,0,0,0,0,0,0,0,0,0,0,0,0,0,0,0,0,0,0,0,0,0,0,0,0,0,0,0,0,0,0,0,0,0,0,0,0,0,0,0,0,0,0,0,0,0,0,0,0,0,0,0,0,0,0,0,0,0,0,0,0,0,0,0,0,0,0,0,0,0,0,0,0,0,0,0,0,0,0,0,0,0,0,0,0,0,0,0,0,0,0,0,0,0,0,0,0,0,0,0,0,0,0,0,0,0,0,0,0,0,0,0,0,0,0,0,0,0,0,0,0,0,0,0,0,0,0,0,0,0,0,0,0,0,0,0,0,0,0,0,0,0,0,0,0,0,0,0,0,0,0,0,0,0,0,0,0,0,0,0,0,0,0,0,0,0,0,0,0,0,0,0,0,0,0,0,0,0,0,0,0,0,0,0,0,0,0,0,0,0,0,0,0,0,0,0,0,0,0,0,0,0,0,0,0,0,0,0,0,0,0,0,0,0,0,0,0,0,0,0,0,0,0,0,0,0,0,0,0,0,0,0,0,0,0,0,0,0,0,0,0,0,0,0,0,0,0,0,0,0,0,0,0,0,0,0,0,0,0,0,0,0,0,0,0,0,0,0,0,0,0,0,0,0,0,0,0,0,0,0,0,0,0,0,0,0,0,0,0,0,0,0,0,0,0,0,0,0,0,0,0,0,0,0,0,0,0,0,0,0,0,0,0,0,0,0,0,0,0,0,0,0,0,0,0,0,0,0,0,0,0,0,0,0,0,0,0,0,0,0,0,0,0,0,0,0,0,0,0,0,0,0,0,0,0,0,0,0,0,0,0,0,0,0,0,0,0,0,0,0,0,0,0,0,0,0,0,0,0,0,0,0,0,0,0,0,0,0,0,0,0,0,0,0,0,0,0,0,0,0,0,0,0,0,0,0,0,0,0,0,0,0,0,0,0,0,0,0,0,0,0,0,0,0,0,0,0,0,0,0,0,0,0,0,0,0,0,0,0,0,0,0,0,0,0,0,0,0,0,0,0,0,0,0,0,0,0,0,0,0,0,0,0,0,0,0,0,0,0,0,0,0,0,0,0,0,0,0,0,0,0,0,0,0,0,0,0,0,0,0,0,0,0,0,0,0,0,0,0,0,0,0,0,0,0,0,0,0,0,0,0,0,0,0,0,0,0,0,0,0,0,0,0,0,0,0,0,0,0,0,0,0,0,0,0,0,0,0,0,0,0,0,0,0,0,0,0,0,0,0,0,0,0,0,0,0,0,0,0,0,0,0,0,0,0,0,0,0,0,0,0,0,0,0,0,0,0,0,0,0,0,0,0,0,0,0,0,0,0,0,0,0,0,0,0,0,0,0,0,0,0,0,0,0,0,0,0,0,0,0,0,0,0,0,0,0,0,0,0,0,0,0,0,0,0,0,0,0,0,0,0,0,0,0,0,0,0,0,0,0,0,0,0,0,0,0,0,0,0,0,0,0,0,0,0,0,0,0,0,0,0,0,0,0,0,0,0,0,0,0,0,0,0,0,0,0,0,0,0,0,0,0,0,0,0,0,0,0,0,0,0,0,0,0,0,0,0,0,0,0,0,0,0,0,0,0,0,0,0,0,0,0,0,0,0,0,0,0,0,0,0,0,0,0,0,0,0,0,0,0,0,0,0,0,0,0,0,0,0,0,0,0,0,0,0,0,0,0,0,0,0,0,0,0,0,0,0,0,0,0,0,0,0,0,0,0,0,0,0,0,0,0,0,0,0,0,0,0,0,0,0,0,0,0,0,0,0,0,0,0,0,0,0,0,0,0,0,0,0,0,0,0,0,0,0,0,0,0,0,0,0,0,0,0,0,0,0,0,0,0,0,0,0,0,0,0,0,0,0,0,0,0,0,0,0,0,0,0,0,0,0,0,0,0,0,0,0,0,0,0,0,0,0,0,0,0,0,0,0,0,0,0,0,0,0,0,0,0,0,0,0,0,0,0,0,0,0,0,0,0,0,0,0,0,0,0,0,0,0,0,0,0,0,0,0,0,0,0,0,0,0,0,0,0,0,0,0,0,0,0,0,0,0,0,0,0,0,0,0,0,0,0,0,0,0,0,0,0,0,0,0,0,0,0,0,0,0,0,0,0,0,0,0,0,0,0,0,0,0,0,0,0,0,0,0,0,0,0,0,0,0,0,0,0,0,0,0,0,0,0,0,0,0,0,0,0,0,0,0,0,0,0,0,0,0,0,0,0,0,0,0,0,0,0,0,0,0,0,0,0,0,0,0,0,0,0,0,0,0,0,0,0,0,0,0,0,0,0,0,0,0,0,0,0,0,0,0,0,0,0,0,0,0,0,0,0,0,0,0,0,0,0,0,0,0,0,0,0,0,0,0,0,0,0,0,0,0,0,0,0,0,0,0,0,0,0,0,0,0,0,0,0,0,0,0,0,0,0,0,0,0,0,0,0,0,0,0,0,0,0,0,0,0,0,0,0,0,0,0,0,0,0,0,0,0,0,0,0,0,0,0,0,0,0,0,0,0,0,0,0,0,0,0,0,0,0,0,0,0,0,0,0,0,0,0,0,0,0,0,0,0,0,0,0,0,0,0,0,0,0,0,0,0,0,0,0,0,0,0,0,0,0,0,0,0,0,0,0,0,0,0,0,0,0,0,0,0,0,0,0,0,0,0,0,0,0,0,0,0,0,0,0,0,0,0,0,0,0,0,0,0,0,0,0,0,0,0,0,0,0,0,0,0,0,0,0,0,0,0,0,0,0,0,0,0,0,0,0,0,0,0,0,0,0,0,0,0,0,0,0,0,0,0,0,0,0,0,0,0,0,0,0,0,0,0,0,0,0,0,0,0,0,0,0,0,0,0,0,0,0,0,0,0,0,0,0,0,0,0,0,0,0,0,0,0,0,0,0,0,0,0,0,0,0,0,0,0,0,0,0,0,0,0,0,0,0,0,0,0,0,0,0,0,0,0,0,0,0,0,0,0,0,0,0,0,0,0,0,0,0,0,0,0,0,0,0,0,0,0,0,0,0,0,0,0,0,0,0,0,0,0,0,0,0,0,0,0,0,0,0,0,0,0,0,0,0,0,0,0,0,0,0,0,0,0,0,0,0,0,0,0,0,0,0,0,0,0,0,0,0,0,0,0,0,0,0,0,0,0,0,0,0,0,0,0,0,0,0,0,0,0,0,0,0,0,0],"imag":[0,0.31831,0,0.106103,0,0.063662,0,0.045473,0,0.035368,0,0.028937,0,0.024485,0,0.021221,0,0.018724,0,0.016753,0,0.015158,0,0.01384,0,0.012732,0,0.011789,0,0.010976,0,0.010268,0,0.009646,0,0.009095,0,0.008603,0,0.008162,0,0.007764,0,0.007403,0,0.007074,0,0.006773,0,0.006496,0,0.006241,0,0.006006,0,0.005787,0,0.005584,0,0.005395,0,0.005218,0,0.005053,0,0.004897,0,0.004751,0,0.004613,0,0.004483,0,0.00436,0,0.004244,0,0.004134,0,0.004029,0,0.00393,0,0.003835,0,0.003745,0,0.003659,0,0.003577,0,0.003498,0,0.003423,0,0.003351,0,0.003282,0,0.003215,0,0.003152,0,0.00309,0,0.003032,0,0.002975,0,0.00292,0,0.002868,0,0.002817,0,0.002768,0,0.002721,0,0.002675,0,0.002631,0,0.002588,0,0.002546,0,0.002506,0,0.002468,0,0.00243,0,0.002393,0,0.002358,0,0.002323,0,0.00229,0,0.002258,0,0.002226,0,0.002195,0,0.002165,0,0.002136,0,0.002108,0,0.00208,0,0.002054,0,0.002027,0,0.002002,0,0.001977,0,0.001953,0,0.001929,0,0.001906,0,0.001883,0,0.001861,0,0.00184,0,0.001819,0,0.001798,0,0.001778,0,0.001759,0,0.001739,0,0.001721,0,0.001702,0,0.001684,0,0.001667,0,0.001649,0,0.001632,0,0.001616,0,0.0016,0,0.001584,0,0.001568,0,0.001553,0,0.001538,0,0.001523,0,0.001509,0,0.001494,0,0.001481,0,0.001467,0,0.001453,0,0.00144,0,0.001427,0,0.001415,0,0.001402,0,0.00139,0,0.001378,0,0.001366,0,0.001355,0,0.001343,0,0.001332,0,0.001321,0,0.00131,0,0.001299,0,0.001289,0,0.001278,0,0.001268,0,0.001258,0,0.001248,0,0.001239,0,0.001229,0,0.00122,0,0.00121,0,0.001201,0,0.001192,0,0.001183,0,0.001175,0,0.001166,0,0.001157,0,0.001149,0,0.001141,0,0.001133,0,0.001125,0,0.001117,0,0.001109,0,0.001101,0,0.001094,0,0.001086,0,0.001079,0,0.001072,0,0.001065,0,0.001058,0,0.001051,0,0.001044,0,0.001037,0,0.00103,0,0.001024,0,0.001017,0,0.001011,0,0.001004,0,0.000998,0,0.000992,0,0.000985,0,0.000979,0,0.000973,0,0.000968,0,0.000962,0,0.000956,0,0.00095,0,0.000945,0,0.000939,0,0.000933,0,0.000928,0,0.000923,0,0.000917,0,0.000912,0,0.000907,0,0.000902,0,0.000897,0,0.000892,0,0.000887,0,0.000882,0,0.000877,0,0.000872,0,0.000867,0,0.000863,0,0.000858,0,0.000853,0,0.000849,0,0.000844,0,0.00084,0,0.000835,0,0.000831,0,0.000827,0,0.000823,0,0.000818,0,0.000814,0,0.00081,0,0.000806,0,0.000802,0,0.000798,0,0.000794,0,0.00079,0,0.000786,0,0.000782,0,0.000778,0,0.000774,0,0.000771,0,0.000767,0,0.000763,0,0.00076,0,0.000756,0,0.000753,0,0.000749,0,0.000745,0,0.000742,0,0.000739,0,0.000735,0,0.000732,0,0.000728,0,0.000725,0,0.000722,0,0.000719,0,0.000715,0,0.000712,0,0.000709,0,0.000706,0,0.000703,0,0.0007,0,0.000697,0,0.000693,0,0.00069,0,0.000687,0,0.000685,0,0.000682,0,0.000679,0,0.000676,0,0.000673,0,0.00067,0,0.000667,0,0.000665,0,0.000662,0,0.000659,0,0.000656,0,0.000654,0,0.000651,0,0.000648,0,0.000646,0,0.000643,0,0.00064,0,0.000638,0,0.000635,0,0.000633,0,0.00063,0,0.000628,0,0.000625,0,0.000623,0,0.00062,0,0.000618,0,0.000616,0,0.000613,0,0.000611,0,0.000609,0,0.000606,0,0.000604,0,0.000602,0,0.000599,0,0.000597,0,0.000595,0,0.000593,0,0.000591,0,0.000588,0,0.000586,0,0.000584,0,0.000582,0,0.00058,0,0.000578,0,0.000576,0,0.000574,0,0.000571,0,0.000569,0,0.000567,0,0.000565,0,0.000563,0,0.000561,0,0.000559,0,0.000557,0,0.000556,0,0.000554,0,0.000552,0,0.00055,0,0.000548,0,0.000546,0,0.000544,0,0.000542,0,0.00054,0,0.000539,0,0.000537,0,0.000535,0,0.000533,0,0.000531,0,0.00053,0,0.000528,0,0.000526,0,0.000524,0,0.000523,0,0.000521,0,0.000519,0,0.000518,0,0.000516,0,0.000514,0,0.000513,0,0.000511,0,0.000509,0,0.000508,0,0.000506,0,0.000504,0,0.000503,0,0.000501,0,0.0005,0,0.000498,0,0.000497,0,0.000495,0,0.000494,0,0.000492,0,0.00049,0,0.000489,0,0.000487,0,0.000486,0,0.000484,0,0.000483,0,0.000482,0,0.00048,0,0.000479,0,0.000477,0,0.000476,0,0.000474,0,0.000473,0,0.000472,0,0.00047,0,0.000469,0,0.000467,0,0.000466,0,0.000465,0,0.000463,0,0.000462,0,0.000461,0,0.000459,0,0.000458,0,0.000457,0,0.000455,0,0.000454,0,0.000453,0,0.000452,0,0.00045,0,0.000449,0,0.000448,0,0.000446,0,0.000445,0,0.000444,0,0.000443,0,0.000441,0,0.00044,0,0.000439,0,0.000438,0,0.000437,0,0.000435,0,0.000434,0,0.000433,0,0.000432,0,0.000431,0,0.00043,0,0.000428,0,0.000427,0,0.000426,0,0.000425,0,0.000424,0,0.000423,0,0.000422,0,0.00042,0,0.000419,0,0.000418,0,0.000417,0,0.000416,0,0.000415,0,0.000414,0,0.000413,0,0.000412,0,0.000411,0,0.00041,0,0.000409,0,0.000408,0,0.000407,0,0.000405,0,0.000404,0,0.000403,0,0.000402,0,0.000401,0,0.0004,0,0.000399,0,0.000398,0,0.000397,0,0.000396,0,0.000395,0,0.000394,0,0.000393,0,0.000392,0,0.000392,0,0.000391,0,0.00039,0,0.000389,0,0.000388,0,0.000387,0,0.000386,0,0.000385,0,0.000384,0,0.000383,0,0.000382,0,0.000381,0,0.00038,0,0.000379,0,0.000378,0,0.000378,0,0.000377,0,0.000376,0,0.000375,0,0.000374,0,0.000373,0,0.000372,0,0.000371,0,0.000371,0,0.00037,0,0.000369,0,0.000368,0,0.000367,0,0.000366,0,0.000365,0,0.000365,0,0.000364,0,0.000363,0,0.000362,0,0.000361,0,0.00036,0,0.00036,0,0.000359,0,0.000358,0,0.000357,0,0.000356,0,0.000356,0,0.000355,0,0.000354,0,0.000353,0,0.000353,0,0.000352,0,0.000351,0,0.00035,0,0.000349,0,0.000349,0,0.000348,0,0.000347,0,0.000346,0,0.000346,0,0.000345,0,0.000344,0,0.000343,0,0.000343,0,0.000342,0,0.000341,0,0.00034,0,0.00034,0,0.000339,0,0.000338,0,0.000338,0,0.000337,0,0.000336,0,0.000335,0,0.000335,0,0.000334,0,0.000333,0,0.000333,0,0.000332,0,0.000331,0,0.000331,0,0.00033,0,0.000329,0,0.000328,0,0.000328,0,0.000327,0,0.000326,0,0.000326,0,0.000325,0,0.000324,0,0.000324,0,0.000323,0,0.000323,0,0.000322,0,0.000321,0,0.000321,0,0.00032,0,0.000319,0,0.000319,0,0.000318,0,0.000317,0,0.000317,0,0.000316,0,0.000315,0,0.000315,0,0.000314,0,0.000314,0,0.000313,0,0.000312,0,0.000312,0,0.000311,0,0.000311,0,0.00031,0,0.000309,0,0.000309,0,0.000308,0,0.000308,0,0.000307,0,0.000306,0,0.000306,0,0.000305,0,0.000305,0,0.000304,0,0.000303,0,0.000303,0,0.000302,0,0.000302,0,0.000301,0,0.000301,0,0.0003,0,0.000299,0,0.000299,0,0.000298,0,0.000298,0,0.000297,0,0.000297,0,0.000296,0,0.000296,0,0.000295,0,0.000294,0,0.000294,0,0.000293,0,0.000293,0,0.000292,0,0.000292,0,0.000291,0,0.000291,0,0.00029,0,0.00029,0,0.000289,0,0.000289,0,0.000288,0,0.000288,0,0.000287,0,0.000287,0,0.000286,0,0.000285,0,0.000285,0,0.000284,0,0.000284,0,0.000283,0,0.000283,0,0.000282,0,0.000282,0,0.000281,0,0.000281,0,0.00028,0,0.00028,0,0.000279,0,0.000279,0,0.000278,0,0.000278,0,0.000278,0,0.000277,0,0.000277,0,0.000276,0,0.000276,0,0.000275,0,0.000275,0,0.000274,0,0.000274,0,0.000273,0,0.000273,0,0.000272,0,0.000272,0,0.000271,0,0.000271,0,0.00027,0,0.00027,0,0.00027,0,0.000269,0,0.000269,0,0.000268,0,0.000268,0,0.000267,0,0.000267,0,0.000266,0,0.000266,0,0.000265,0,0.000265,0,0.000265,0,0.000264,0,0.000264,0,0.000263,0,0.000263,0,0.000262,0,0.000262,0,0.000262,0,0.000261,0,0.000261,0,0.00026,0,0.00026,0,0.000259,0,0.000259,0,0.000259,0,0.000258,0,0.000258,0,0.000257,0,0.000257,0,0.000256,0,0.000256,0,0.000256,0,0.000255,0,0.000255,0,0.000254,0,0.000254,0,0.000254,0,0.000253,0,0.000253,0,0.000252,0,0.000252,0,0.000252,0,0.000251,0,0.000251,0,0.00025,0,0.00025,0,0.00025,0,0.000249,0,0.000249,0,0.000248,0,0.000248,0,0.000248,0,0.000247,0,0.000247,0,0.000247,0,0.000246,0,0.000246,0,0.000245,0,0.000245,0,0.000245,0,0.000244,0,0.000244,0,0.000244,0,0.000243,0,0.000243,0,0.000242,0,0.000242,0,0.000242,0,0.000241,0,0.000241,0,0.000241,0,0.00024,0,0.00024,0,0.00024,0,0.000239,0,0.000239,0,0.000238,0,0.000238,0,0.000238,0,0.000237,0,0.000237,0,0.000237,0,0.000236,0,0.000236,0,0.000236,0,0.000235,0,0.000235,0,0.000235,0,0.000234,0,0.000234,0,0.000234,0,0.000233,0,0.000233,0,0.000233,0,0.000232,0,0.000232,0,0.000231,0,0.000231,0,0.000231,0,0.00023,0,0.00023,0,0.00023,0,0.000229,0,0.000229,0,0.000229,0,0.000229,0,0.000228,0,0.000228,0,0.000228,0,0.000227,0,0.000227,0,0.000227,0,0.000226,0,0.000226,0,0.000226,0,0.000225,0,0.000225,0,0.000225,0,0.000224,0,0.000224,0,0.000224,0,0.000223,0,0.000223,0,0.000223,0,0.000222,0,0.000222,0,0.000222,0,0.000222,0,0.000221,0,0.000221,0,0.000221,0,0.00022,0,0.00022,0,0.00022,0,0.000219,0,0.000219,0,0.000219,0,0.000218,0,0.000218,0,0.000218,0,0.000218,0,0.000217,0,0.000217,0,0.000217,0,0.000216,0,0.000216,0,0.000216,0,0.000216,0,0.000215,0,0.000215,0,0.000215,0,0.000214,0,0.000214,0,0.000214,0,0.000213,0,0.000213,0,0.000213,0,0.000213,0,0.000212,0,0.000212,0,0.000212,0,0.000212,0,0.000211,0,0.000211,0,0.000211,0,0.00021,0,0.00021,0,0.00021,0,0.00021,0,0.000209,0,0.000209,0,0.000209,0,0.000208,0,0.000208,0,0.000208,0,0.000208,0,0.000207,0,0.000207,0,0.000207,0,0.000207,0,0.000206,0,0.000206,0,0.000206,0,0.000205,0,0.000205,0,0.000205,0,0.000205,0,0.000204,0,0.000204,0,0.000204,0,0.000204,0,0.000203,0,0.000203,0,0.000203,0,0.000203,0,0.000202,0,0.000202,0,0.000202,0,0.000202,0,0.000201,0,0.000201,0,0.000201,0,0.000201,0,0.0002,0,0.0002,0,0.0002,0,0.0002,0,0.000199,0,0.000199,0,0.000199,0,0.000199,0,0.000198,0,0.000198,0,0.000198,0,0.000198,0,0.000197,0,0.000197,0,0.000197,0,0.000197,0,0.000196,0,0.000196,0,0.000196,0,0.000196,0,0.000195,0,0.000195,0,0.000195,0,0.000195,0,0.000194,0,0.000194,0,0.000194,0,0.000194,0,0.000194,0,0.000193,0,0.000193,0,0.000193,0,0.000193,0,0.000192,0,0.000192,0,0.000192,0,0.000192,0,0.000191,0,0.000191,0,0.000191,0,0.000191,0,0.00019,0,0.00019,0,0.00019,0,0.00019,0,0.00019,0,0.000189,0,0.000189,0,0.000189,0,0.000189,0,0.000188,0,0.000188,0,0.000188,0,0.000188,0,0.000188,0,0.000187,0,0.000187,0,0.000187,0,0.000187,0,0.000186,0,0.000186,0,0.000186,0,0.000186,0,0.000186,0,0.000185,0,0.000185,0,0.000185,0,0.000185,0,0.000185,0,0.000184,0,0.000184,0,0.000184,0,0.000184,0,0.000183,0,0.000183,0,0.000183,0,0.000183,0,0.000183,0,0.000182,0,0.000182,0,0.000182,0,0.000182,0,0.000182,0,0.000181,0,0.000181,0,0.000181,0,0.000181,0,0.000181,0,0.00018,0,0.00018,0,0.00018,0,0.00018,0,0.00018,0,0.000179,0,0.000179,0,0.000179,0,0.000179,0,0.000179,0,0.000178,0,0.000178,0,0.000178,0,0.000178,0,0.000178,0,0.000177,0,0.000177,0,0.000177,0,0.000177,0,0.000177,0,0.000176,0,0.000176,0,0.000176,0,0.000176,0,0.000176,0,0.000175,0,0.000175,0,0.000175,0,0.000175,0,0.000175,0,0.000174,0,0.000174,0,0.000174,0,0.000174,0,0.000174,0,0.000173,0,0.000173,0,0.000173,0,0.000173,0,0.000173,0,0.000173,0,0.000172,0,0.000172,0,0.000172,0,0.000172,0,0.000172,0,0.000171,0,0.000171,0,0.000171,0,0.000171,0,0.000171,0,0.00017,0,0.00017,0,0.00017,0,0.00017,0,0.00017,0,0.00017,0,0.000169,0,0.000169,0,0.000169,0,0.000169,0,0.000169,0,0.000169,0,0.000168,0,0.000168,0,0.000168,0,0.000168,0,0.000168,0,0.000167,0,0.000167,0,0.000167,0,0.000167,0,0.000167,0,0.000167,0,0.000166,0,0.000166,0,0.000166,0,0.000166,0,0.000166,0,0.000166,0,0.000165,0,0.000165,0,0.000165,0,0.000165,0,0.000165,0,0.000165,0,0.000164,0,0.000164,0,0.000164,0,0.000164,0,0.000164,0,0.000163,0,0.000163,0,0.000163,0,0.000163,0,0.000163,0,0.000163,0,0.000162,0,0.000162,0,0.000162,0,0.000162,0,0.000162,0,0.000162,0,0.000161,0,0.000161,0,0.000161,0,0.000161,0,0.000161,0,0.000161,0,0.000161,0,0.00016,0,0.00016,0,0.00016,0,0.00016,0,0.00016,0,0.00016,0,0.000159,0,0.000159,0,0.000159,0,0.000159,0,0.000159,0,0.000159,0,0.000158,0,0.000158,0,0.000158,0,0.000158,0,0.000158,0,0.000158,0,0.000158,0,0.000157,0,0.000157,0,0.000157,0,0.000157,0,0.000157,0,0.000157,0,0.000156,0,0.000156,0,0.000156,0,0.000156,0,0.000156,0,0.000156,0,0.000156]}

const Noise = {"real":[0,0,0,0,0,0,0,0,0,0,0,0,0,0,0,0,0,0,0,0,0,0,0,0,0,0,0,0,0,0,0,0,0,0,0,0,0,0,0,0,0,0,0,0,0,0,0,0,0,0,0,0,0,0,0,0,0,0,0,0,0,0,0,0,0,0,0,0,0,0,0,0,0,0,0,0,0,0,0,0,0,0,0,0,0,0,0,0,0,0,0,0,0,0,0,0,0,0,0,0,0,0,0,0,0,0,0,0,0,0,0,0,0,0,0,0,0,0,0,0,0,0,0,0,0,0,0,0,0,0,0,0,0,0,0,0,0,0,0,0,0,0,0,0,0,0,0,0,0,0,0,0,0,0,0,0,0,0,0,0,0,0,0,0,0,0,0,0,0,0,0,0,0,0,0,0,0,0,0,0,0,0,0,0,0,0,0,0,0,0,0,0,0,0,0,0,0,0,0,0,0,0,0,0,0,0,0,0,0,0,0,0,0,0,0,0,0,0,0,0,0,0,0,0,0,0,0,0,0,0,0,0,0,0,0,0,0,0,0,0,0,0,0,0,0,0,0,0,0,0,0,0,0,0,0,0,0,0,0,0,0,0,0,0,0,0,0,0,0,0,0,0,0,0,0,0,0,0,0,0,0,0,0,0,0,0,0,0,0,0,0,0,0,0,0,0,0,0,0,0,0,0,0,0,0,0,0,0,0,0,0,0,0,0,0,0,0,0,0,0,0,0,0,0,0,0,0,0,0,0,0,0,0,0,0,0,0,0,0,0,0,0,0,0,0,0,0,0,0,0,0,0,0,0,0,0,0,0,0,0,0,0,0,0,0,0,0,0,0,0,0,0,0,0,0,0,0,0,0,0,0,0,0,0,0,0,0,0,0,0,0,0,0,0,0,0,0,0,0,0,0,0,0,0,0,0,0,0,0,0,0,0,0,0,0,0,0,0,0,0,0,0,0,0,0,0,0,0,0,0,0,0,0,0,0,0,0,0,0,0,0,0,0,0,0,0,0,0,0,0,0,0,0,0,0,0,0,0,0,0,0,0,0,0,0,0,0,0,0,0,0,0,0,0,0,0,0,0,0,0,0,0,0,0,0,0,0,0,0,0,0,0,0,0,0,0,0,0,0,0,0,0,0,0,0,0,0,0,0,0,0,0,0,0,0,0,0,0,0,0,0,0,0,0,0,0,0,0,0,0,0,0,0,0,0,0,0,0,0,0,0,0,0,0,0,0,0,0,0,0,0,0,0,0,0,0,0,0,0,0,0,0,0,0,0,0,0,0,0,0,0,0,0,0,0,0,0,0,0,0,0,0,0,0,0,0,0,0,0,0,0,0,0,0,0,0,0,0,0,0,0,0,0,0,0,0,0,0,0,0,0,0,0,0,0,0,0,0,0,0,0,0,0,0,0,0,0,0,0,0,0,0,0,0,0,0,0,0,0,0,0,0,0,0,0,0,0,0,0,0,0,0,0,0,0,0,0,0,0,0,0,0,0,0,0,0,0,0,0,0,0,0,0,0,0,0,0,0,0,0,0,0,0,0,0,0,0,0,0,0,0,0,0,0,0,0,0,0,0,0,0,0,0,0,0,0,0,0,0,0,0,0,0,0,0,0,0,0,0,0,0,0,0,0,0,0,0,0,0,0,0,0,0,0,0,0,0,0,0,0,0,0,0,0,0,0,0,0,0,0,0,0,0,0,0,0,0,0,0,0,0,0,0,0,0,0,0,0,0,0,0,0,0,0,0,0,0,0,0,0,0,0,0,0,0,0,0,0,0,0,0,0,0,0,0,0,0,0,0,0,0,0,0,0,0,0,0,0,0,0,0,0,0,0,0,0,0,0,0,0,0,0,0,0,0,0,0,0,0,0,0,0,0,0,0,0,0,0,0,0,0,0,0,0,0,0,0,0,0,0,0,0,0,0,0,0,0,0,0,0,0,0,0,0,0,0,0,0,0,0,0,0,0,0,0,0,0,0,0,0,0,0,0,0,0,0,0,0,0,0,0,0,0,0,0,0,0,0,0,0,0,0,0,0,0,0,0,0,0,0,0,0,0,0,0,0,0,0,0,0,0,0,0,0,0,0,0,0,0,0,0,0,0,0,0,0,0,0,0,0,0,0,0,0,0,0,0,0,0,0,0,0,0,0,0,0,0,0,0,0,0,0,0,0,0,0,0,0,0,0,0,0,0,0,0,0,0,0,0,0,0,0,0,0,0,0,0,0,0,0,0,0,0,0,0,0,0,0,0,0,0,0,0,0,0,0,0,0,0,0,0,0,0,0,0,0,0,0,0,0,0,0,0,0,0,0,0,0,0,0,0,0,0,0,0,0,0,0,0,0,0,0,0,0,0,0,0,0,0,0,0,0,0,0,0,0,0,0,0,0,0,0,0,0,0,0,0,0,0,0,0,0,0,0,0,0,0,0,0,0,0,0,0,0,0,0,0,0,0,0,0,0,0,0,0,0,0,0,0,0,0,0,0,0,0,0,0,0,0,0,0,0,0,0,0,0,0,0,0,0,0,0,0,0,0,0,0,0,0,0,0,0,0,0,0,0,0,0,0,0,0,0,0,0,0,0,0,0,0,0,0,0,0,0,0,0,0,0,0,0,0,0,0,0,0,0,0,0,0,0,0,0,0,0,0,0,0,0,0,0,0,0,0,0,0,0,0,0,0,0,0,0,0,0,0,0,0,0,0,0,0,0,0,0,0,0,0,0,0,0,0,0,0,0,0,0,0,0,0,0,0,0,0,0,0,0,0,0,0,0,0,0,0,0,0,0,0,0,0,0,0,0,0,0,0,0,0,0,0,0,0,0,0,0,0,0,0,0,0,0,0,0,0,0,0,0,0,0,0,0,0,0,0,0,0,0,0,0,0,0,0,0,0,0,0,0,0,0,0,0,0,0,0,0,0,0,0,0,0,0,0,0,0,0,0,0,0,0,0,0,0,0,0,0,0,0,0,0,0,0,0,0,0,0,0,0,0,0,0,0,0,0,0,0,0,0,0,0,0,0,0,0,0,0,0,0,0,0,0,0,0,0,0,0,0,0,0,0,0,0,0,0,0,0,0,0,0,0,0,0,0,0,0,0,0,0,0,0,0,0,0,0,0,0,0,0,0,0,0,0,0,0,0,0,0,0,0,0,0,0,0,0,0,0,0,0,0,0,0,0,0,0,0,0,0,0,0,0,0,0,0,0,0,0,0,0,0,0,0,0,0,0,0,0,0,0,0,0,0,0,0,0,0,0,0,0,0,0,0,0,0,0,0,0,0,0,0,0,0,0,0,0,0,0,0,0,0,0,0,0,0,0,0,0,0,0,0,0,0,0,0,0,0,0,0,0,0,0,0,0,0,0,0,0,0,0,0,0,0,0,0,0,0,0,0,0,0,0,0,0,0,0,0,0,0,0,0,0,0,0,0,0,0,0,0,0,0,0,0,0,0,0,0,0,0,0,0,0,0,0,0,0,0,0,0,0,0,0,0,0,0,0,0,0,0,0,0,0,0,0,0,0,0,0,0,0,0,0,0,0,0,0,0,0,0,0,0,0,0,0,0,0,0,0,0,0,0,0,0,0,0,0,0,0,0,0,0,0,0,0,0,0,0,0,0,0,0,0,0,0,0,0,0,0,0,0,0,0,0,0,0,0,0,0,0,0,0,0,0,0,0,0,0,0,0,0,0,0,0,0,0,0,0,0,0,0,0,0,0,0,0,0,0,0,0,0,0,0,0,0,0,0,0,0,0,0,0,0,0,0,0,0,0,0,0,0,0,0,0,0,0,0,0,0,0,0,0,0,0,0,0,0,0,0,0,0,0,0,0,0,0,0,0,0,0,0,0,0,0,0,0,0,0,0,0,0,0,0,0,0,0,0,0,0,0,0,0,0,0,0,0,0,0,0,0,0,0,0,0,0,0,0,0,0,0,0,0,0,0,0,0,0,0,0,0,0,0,0,0,0,0,0,0,0,0,0,0,0,0,0,0,0,0,0,0,0,0,0,0,0,0,0,0,0,0,0,0,0,0,0,0,0,0,0,0,0,0,0,0,0,0,0,0,0,0,0,0,0,0,0,0,0,0,0,0,0,0,0,0,0,0,0,0,0,0,0,0,0,0,0,0,0,0,0,0,0,0,0,0,0,0,0,0,0,0,0,0,0,0,0,0,0,0,0,0,0,0,0,0,0,0,0,0,0,0,0,0,0,0,0,0,0,0,0,0,0,0,0,0,0,0,0,0,0,0,0,0,0,0,0,0,0,0,0,0,0,0,0,0,0,0,0,0,0,0,0,0,0,0,0,0,0,0,0,0,0,0,0,0,0,0,0,0,0,0,0,0,0,0,0,0,0,0,0,0,0,0,0,0,0,0,0,0,0,0,0,0,0,0,0,0,0,0,0,0,0,0,0,0,0,0,0,0,0,0,0,0,0,0,0,0,0,0,0,0,0,0,0,0,0,0,0,0,0,0,0,0,0,0,0,0,0,0,0,0,0,0,0,0,0,0,0,0,0,0,0,0,0,0,0,0,0,0,0,0,0,0,0,0,0,0,0,0,0,0,0,0,0,0,0,0,0,0,0,0,0,0,0,0,0,0,0,0,0,0,0,0,0],"imag":[0,0.31831,0,0.106103,0,0.063662,0,0.045473,0,0.035368,0,0.028937,0,0.024485,0,0.021221,0,0.018724,0,0.016753,0,0.015158,0,0.01384,0,0.012732,0,0.011789,0,0.010976,0,0.010268,0,0.009646,0,0.009095,0,0.008603,0,0.008162,0,0.007764,0,0.007403,0,0.007074,0,0.006773,0,0.006496,0,0.006241,0,0.006006,0,0.005787,0,0.005584,0,0.005395,0,0.005218,0,0.005053,0,0.004897,0,0.004751,0,0.004613,0,0.004483,0,0.00436,0,0.004244,0,0.004134,0,0.004029,0,0.00393,0,0.003835,0,0.003745,0,0.003659,0,0.003577,0,0.003498,0,0.003423,0,0.003351,0,0.003282,0,0.003215,0,0.003152,0,0.00309,0,0.003032,0,0.002975,0,0.00292,0,0.002868,0,0.002817,0,0.002768,0,0.002721,0,0.002675,0,0.002631,0,0.002588,0,0.002546,0,0.002506,0,0.002468,0,0.00243,0,0.002393,0,0.002358,0,0.002323,0,0.00229,0,0.002258,0,0.002226,0,0.002195,0,0.002165,0,0.002136,0,0.002108,0,0.00208,0,0.002054,0,0.002027,0,0.002002,0,0.001977,0,0.001953,0,0.001929,0,0.001906,0,0.001883,0,0.001861,0,0.00184,0,0.001819,0,0.001798,0,0.001778,0,0.001759,0,0.001739,0,0.001721,0,0.001702,0,0.001684,0,0.001667,0,0.001649,0,0.001632,0,0.001616,0,0.0016,0,0.001584,0,0.001568,0,0.001553,0,0.001538,0,0.001523,0,0.001509,0,0.001494,0,0.001481,0,0.001467,0,0.001453,0,0.00144,0,0.001427,0,0.001415,0,0.001402,0,0.00139,0,0.001378,0,0.001366,0,0.001355,0,0.001343,0,0.001332,0,0.001321,0,0.00131,0,0.001299,0,0.001289,0,0.001278,0,0.001268,0,0.001258,0,0.001248,0,0.001239,0,0.001229,0,0.00122,0,0.00121,0,0.001201,0,0.001192,0,0.001183,0,0.001175,0,0.001166,0,0.001157,0,0.001149,0,0.001141,0,0.001133,0,0.001125,0,0.001117,0,0.001109,0,0.001101,0,0.001094,0,0.001086,0,0.001079,0,0.001072,0,0.001065,0,0.001058,0,0.001051,0,0.001044,0,0.001037,0,0.00103,0,0.001024,0,0.001017,0,0.001011,0,0.001004,0,0.000998,0,0.000992,0,0.000985,0,0.000979,0,0.000973,0,0.000968,0,0.000962,0,0.000956,0,0.00095,0,0.000945,0,0.000939,0,0.000933,0,0.000928,0,0.000923,0,0.000917,0,0.000912,0,0.000907,0,0.000902,0,0.000897,0,0.000892,0,0.000887,0,0.000882,0,0.000877,0,0.000872,0,0.000867,0,0.000863,0,0.000858,0,0.000853,0,0.000849,0,0.000844,0,0.00084,0,0.000835,0,0.000831,0,0.000827,0,0.000823,0,0.000818,0,0.000814,0,0.00081,0,0.000806,0,0.000802,0,0.000798,0,0.000794,0,0.00079,0,0.000786,0,0.000782,0,0.000778,0,0.000774,0,0.000771,0,0.000767,0,0.000763,0,0.00076,0,0.000756,0,0.000753,0,0.000749,0,0.000745,0,0.000742,0,0.000739,0,0.000735,0,0.000732,0,0.000728,0,0.000725,0,0.000722,0,0.000719,0,0.000715,0,0.000712,0,0.000709,0,0.000706,0,0.000703,0,0.0007,0,0.000697,0,0.000693,0,0.00069,0,0.000687,0,0.000685,0,0.000682,0,0.000679,0,0.000676,0,0.000673,0,0.00067,0,0.000667,0,0.000665,0,0.000662,0,0.000659,0,0.000656,0,0.000654,0,0.000651,0,0.000648,0,0.000646,0,0.000643,0,0.00064,0,0.000638,0,0.000635,0,0.000633,0,0.00063,0,0.000628,0,0.000625,0,0.000623,0,0.00062,0,0.000618,0,0.000616,0,0.000613,0,0.000611,0,0.000609,0,0.000606,0,0.000604,0,0.000602,0,0.000599,0,0.000597,0,0.000595,0,0.000593,0,0.000591,0,0.000588,0,0.000586,0,0.000584,0,0.000582,0,0.00058,0,0.000578,0,0.000576,0,0.000574,0,0.000571,0,0.000569,0,0.000567,0,0.000565,0,0.000563,0,0.000561,0,0.000559,0,0.000557,0,0.000556,0,0.000554,0,0.000552,0,0.00055,0,0.000548,0,0.000546,0,0.000544,0,0.000542,0,0.00054,0,0.000539,0,0.000537,0,0.000535,0,0.000533,0,0.000531,0,0.00053,0,0.000528,0,0.000526,0,0.000524,0,0.000523,0,0.000521,0,0.000519,0,0.000518,0,0.000516,0,0.000514,0,0.000513,0,0.000511,0,0.000509,0,0.000508,0,0.000506,0,0.000504,0,0.000503,0,0.000501,0,0.0005,0,0.000498,0,0.000497,0,0.000495,0,0.000494,0,0.000492,0,0.00049,0,0.000489,0,0.000487,0,0.000486,0,0.000484,0,0.000483,0,0.000482,0,0.00048,0,0.000479,0,0.000477,0,0.000476,0,0.000474,0,0.000473,0,0.000472,0,0.00047,0,0.000469,0,0.000467,0,0.000466,0,0.000465,0,0.000463,0,0.000462,0,0.000461,0,0.000459,0,0.000458,0,0.000457,0,0.000455,0,0.000454,0,0.000453,0,0.000452,0,0.00045,0,0.000449,0,0.000448,0,0.000446,0,0.000445,0,0.000444,0,0.000443,0,0.000441,0,0.00044,0,0.000439,0,0.000438,0,0.000437,0,0.000435,0,0.000434,0,0.000433,0,0.000432,0,0.000431,0,0.00043,0,0.000428,0,0.000427,0,0.000426,0,0.000425,0,0.000424,0,0.000423,0,0.000422,0,0.00042,0,0.000419,0,0.000418,0,0.000417,0,0.000416,0,0.000415,0,0.000414,0,0.000413,0,0.000412,0,0.000411,0,0.00041,0,0.000409,0,0.000408,0,0.000407,0,0.000405,0,0.000404,0,0.000403,0,0.000402,0,0.000401,0,0.0004,0,0.000399,0,0.000398,0,0.000397,0,0.000396,0,0.000395,0,0.000394,0,0.000393,0,0.000392,0,0.000392,0,0.000391,0,0.00039,0,0.000389,0,0.000388,0,0.000387,0,0.000386,0,0.000385,0,0.000384,0,0.000383,0,0.000382,0,0.000381,0,0.00038,0,0.000379,0,0.000378,0,0.000378,0,0.000377,0,0.000376,0,0.000375,0,0.000374,0,0.000373,0,0.000372,0,0.000371,0,0.000371,0,0.00037,0,0.000369,0,0.000368,0,0.000367,0,0.000366,0,0.000365,0,0.000365,0,0.000364,0,0.000363,0,0.000362,0,0.000361,0,0.00036,0,0.00036,0,0.000359,0,0.000358,0,0.000357,0,0.000356,0,0.000356,0,0.000355,0,0.000354,0,0.000353,0,0.000353,0,0.000352,0,0.000351,0,0.00035,0,0.000349,0,0.000349,0,0.000348,0,0.000347,0,0.000346,0,0.000346,0,0.000345,0,0.000344,0,0.000343,0,0.000343,0,0.000342,0,0.000341,0,0.00034,0,0.00034,0,0.000339,0,0.000338,0,0.000338,0,0.000337,0,0.000336,0,0.000335,0,0.000335,0,0.000334,0,0.000333,0,0.000333,0,0.000332,0,0.000331,0,0.000331,0,0.00033,0,0.000329,0,0.000328,0,0.000328,0,0.000327,0,0.000326,0,0.000326,0,0.000325,0,0.000324,0,0.000324,0,0.000323,0,0.000323,0,0.000322,0,0.000321,0,0.000321,0,0.00032,0,0.000319,0,0.000319,0,0.000318,0,0.000317,0,0.000317,0,0.000316,0,0.000315,0,0.000315,0,0.000314,0,0.000314,0,0.000313,0,0.000312,0,0.000312,0,0.000311,0,0.000311,0,0.00031,0,0.000309,0,0.000309,0,0.000308,0,0.000308,0,0.000307,0,0.000306,0,0.000306,0,0.000305,0,0.000305,0,0.000304,0,0.000303,0,0.000303,0,0.000302,0,0.000302,0,0.000301,0,0.000301,0,0.0003,0,0.000299,0,0.000299,0,0.000298,0,0.000298,0,0.000297,0,0.000297,0,0.000296,0,0.000296,0,0.000295,0,0.000294,0,0.000294,0,0.000293,0,0.000293,0,0.000292,0,0.000292,0,0.000291,0,0.000291,0,0.00029,0,0.00029,0,0.000289,0,0.000289,0,0.000288,0,0.000288,0,0.000287,0,0.000287,0,0.000286,0,0.000285,0,0.000285,0,0.000284,0,0.000284,0,0.000283,0,0.000283,0,0.000282,0,0.000282,0,0.000281,0,0.000281,0,0.00028,0,0.00028,0,0.000279,0,0.000279,0,0.000278,0,0.000278,0,0.000278,0,0.000277,0,0.000277,0,0.000276,0,0.000276,0,0.000275,0,0.000275,0,0.000274,0,0.000274,0,0.000273,0,0.000273,0,0.000272,0,0.000272,0,0.000271,0,0.000271,0,0.00027,0,0.00027,0,0.00027,0,0.000269,0,0.000269,0,0.000268,0,0.000268,0,0.000267,0,0.000267,0,0.000266,0,0.000266,0,0.000265,0,0.000265,0,0.000265,0,0.000264,0,0.000264,0,0.000263,0,0.000263,0,0.000262,0,0.000262,0,0.000262,0,0.000261,0,0.000261,0,0.00026,0,0.00026,0,0.000259,0,0.000259,0,0.000259,0,0.000258,0,0.000258,0,0.000257,0,0.000257,0,0.000256,0,0.000256,0,0.000256,0,0.000255,0,0.000255,0,0.000254,0,0.000254,0,0.000254,0,0.000253,0,0.000253,0,0.000252,0,0.000252,0,0.000252,0,0.000251,0,0.000251,0,0.00025,0,0.00025,0,0.00025,0,0.000249,0,0.000249,0,0.000248,0,0.000248,0,0.000248,0,0.000247,0,0.000247,0,0.000247,0,0.000246,0,0.000246,0,0.000245,0,0.000245,0,0.000245,0,0.000244,0,0.000244,0,0.000244,0,0.000243,0,0.000243,0,0.000242,0,0.000242,0,0.000242,0,0.000241,0,0.000241,0,0.000241,0,0.00024,0,0.00024,0,0.00024,0,0.000239,0,0.000239,0,0.000238,0,0.000238,0,0.000238,0,0.000237,0,0.000237,0,0.000237,0,0.000236,0,0.000236,0,0.000236,0,0.000235,0,0.000235,0,0.000235,0,0.000234,0,0.000234,0,0.000234,0,0.000233,0,0.000233,0,0.000233,0,0.000232,0,0.000232,0,0.000231,0,0.000231,0,0.000231,0,0.00023,0,0.00023,0,0.00023,0,0.000229,0,0.000229,0,0.000229,0,0.000229,0,0.000228,0,0.000228,0,0.000228,0,0.000227,0,0.000227,0,0.000227,0,0.000226,0,0.000226,0,0.000226,0,0.000225,0,0.000225,0,0.000225,0,0.000224,0,0.000224,0,0.000224,0,0.000223,0,0.000223,0,0.000223,0,0.000222,0,0.000222,0,0.000222,0,0.000222,0,0.000221,0,0.000221,0,0.000221,0,0.00022,0,0.00022,0,0.00022,0,0.000219,0,0.000219,0,0.000219,0,0.000218,0,0.000218,0,0.000218,0,0.000218,0,0.000217,0,0.000217,0,0.000217,0,0.000216,0,0.000216,0,0.000216,0,0.000216,0,0.000215,0,0.000215,0,0.000215,0,0.000214,0,0.000214,0,0.000214,0,0.000213,0,0.000213,0,0.000213,0,0.000213,0,0.000212,0,0.000212,0,0.000212,0,0.000212,0,0.000211,0,0.000211,0,0.000211,0,0.00021,0,0.00021,0,0.00021,0,0.00021,0,0.000209,0,0.000209,0,0.000209,0,0.000208,0,0.000208,0,0.000208,0,0.000208,0,0.000207,0,0.000207,0,0.000207,0,0.000207,0,0.000206,0,0.000206,0,0.000206,0,0.000205,0,0.000205,0,0.000205,0,0.000205,0,0.000204,0,0.000204,0,0.000204,0,0.000204,0,0.000203,0,0.000203,0,0.000203,0,0.000203,0,0.000202,0,0.000202,0,0.000202,0,0.000202,0,0.000201,0,0.000201,0,0.000201,0,0.000201,0,0.0002,0,0.0002,0,0.0002,0,0.0002,0,0.000199,0,0.000199,0,0.000199,0,0.000199,0,0.000198,0,0.000198,0,0.000198,0,0.000198,0,0.000197,0,0.000197,0,0.000197,0,0.000197,0,0.000196,0,0.000196,0,0.000196,0,0.000196,0,0.000195,0,0.000195,0,0.000195,0,0.000195,0,0.000194,0,0.000194,0,0.000194,0,0.000194,0,0.000194,0,0.000193,0,0.000193,0,0.000193,0,0.000193,0,0.000192,0,0.000192,0,0.000192,0,0.000192,0,0.000191,0,0.000191,0,0.000191,0,0.000191,0,0.00019,0,0.00019,0,0.00019,0,0.00019,0,0.00019,0,0.000189,0,0.000189,0,0.000189,0,0.000189,0,0.000188,0,0.000188,0,0.000188,0,0.000188,0,0.000188,0,0.000187,0,0.000187,0,0.000187,0,0.000187,0,0.000186,0,0.000186,0,0.000186,0,0.000186,0,0.000186,0,0.000185,0,0.000185,0,0.000185,0,0.000185,0,0.000185,0,0.000184,0,0.000184,0,0.000184,0,0.000184,0,0.000183,0,0.000183,0,0.000183,0,0.000183,0,0.000183,0,0.000182,0,0.000182,0,0.000182,0,0.000182,0,0.000182,0,0.000181,0,0.000181,0,0.000181,0,0.000181,0,0.000181,0,0.00018,0,0.00018,0,0.00018,0,0.00018,0,0.00018,0,0.000179,0,0.000179,0,0.000179,0,0.000179,0,0.000179,0,0.000178,0,0.000178,0,0.000178,0,0.000178,0,0.000178,0,0.000177,0,0.000177,0,0.000177,0,0.000177,0,0.000177,0,0.000176,0,0.000176,0,0.000176,0,0.000176,0,0.000176,0,0.000175,0,0.000175,0,0.000175,0,0.000175,0,0.000175,0,0.000174,0,0.000174,0,0.000174,0,0.000174,0,0.000174,0,0.000173,0,0.000173,0,0.000173,0,0.000173,0,0.000173,0,0.000173,0,0.000172,0,0.000172,0,0.000172,0,0.000172,0,0.000172,0,0.000171,0,0.000171,0,0.000171,0,0.000171,0,0.000171,0,0.00017,0,0.00017,0,0.00017,0,0.00017,0,0.00017,0,0.00017,0,0.000169,0,0.000169,0,0.000169,0,0.000169,0,0.000169,0,0.000169,0,0.000168,0,0.000168,0,0.000168,0,0.000168,0,0.000168,0,0.000167,0,0.000167,0,0.000167,0,0.000167,0,0.000167,0,0.000167,0,0.000166,0,0.000166,0,0.000166,0,0.000166,0,0.000166,0,0.000166,0,0.000165,0,0.000165,0,0.000165,0,0.000165,0,0.000165,0,0.000165,0,0.000164,0,0.000164,0,0.000164,0,0.000164,0,0.000164,0,0.000163,0,0.000163,0,0.000163,0,0.000163,0,0.000163,0,0.000163,0,0.000162,0,0.000162,0,0.000162,0,0.000162,0,0.000162,0,0.000162,0,0.000161,0,0.000161,0,0.000161,0,0.000161,0,0.000161,0,0.000161,0,0.000161,0,0.00016,0,0.00016,0,0.00016,0,0.00016,0,0.00016,0,0.00016,0,0.000159,0,0.000159,0,0.000159,0,0.000159,0,0.000159,0,0.000159,0,0.000158,0,0.000158,0,0.000158,0,0.000158,0,0.000158,0,0.000158,0,0.000158,0,0.000157,0,0.000157,0,0.000157,0,0.000157,0,0.000157,0,0.000157,0,0.000156,0,0.000156,0,0.000156,0,0.000156,0,0.000156,0,0.000156,0,0.000156]}

// ── style.css
body {
      padding: 0; margin: 0;
}
canvas {
      padding-left: 0;
      padding-right: 0;
      margin-left: auto;
      margin-right: auto;
      display: flex;
      width: 500px;
}
button{
      display:inline-block;
      position:relative;
      top:50%;
      left:30%;
}
input{
      display:inline-block;
      position:relative;
      top:50%;
      left:30%;
}
select{
  display:inline-block;
  position:relative;
  top:50%;
  left:30%;
}
